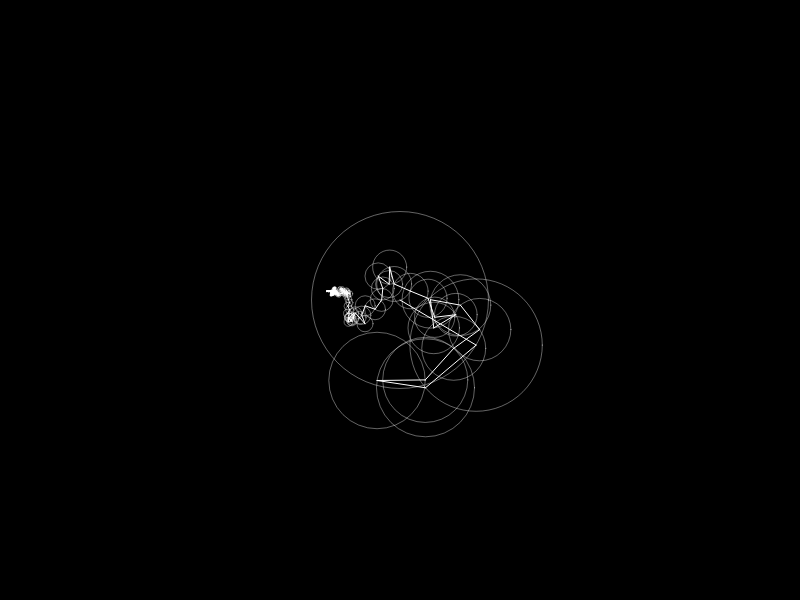
Frame 1 (no input)
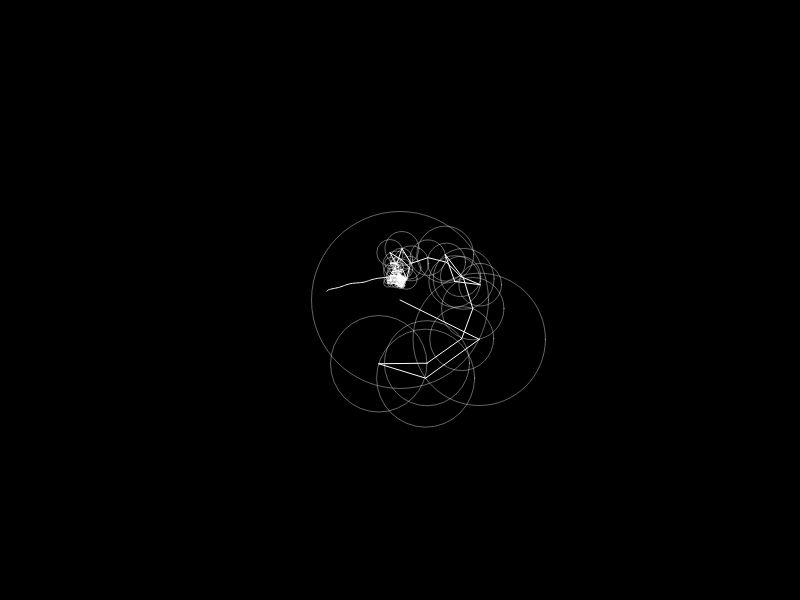
Frame 60 (no input)
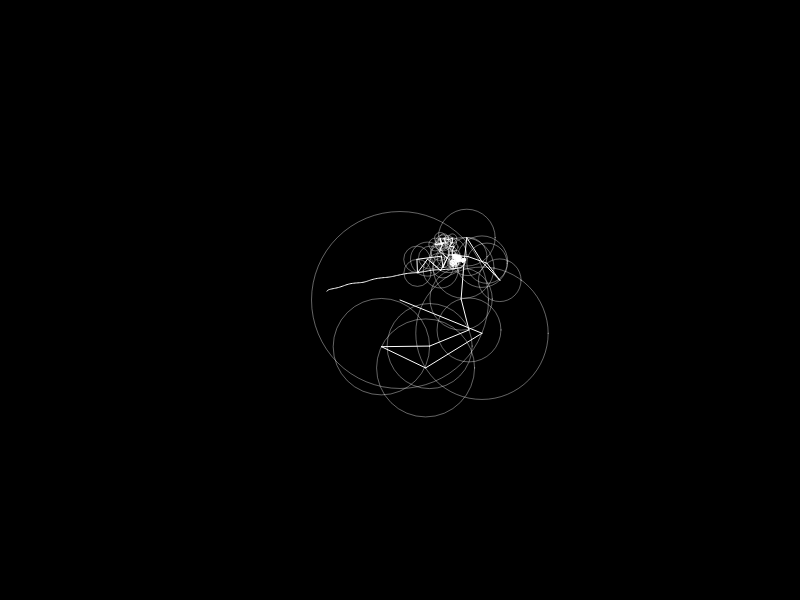
Frame 120 (the mouse pressed at the canvas centre since frame 60)

The p5.js sketch that drew these frames (run headless with seeded random() and noise() and a simulated clock; from frame 60 on, the mouse is pressed at the canvas centre):

// p5.js sketch
// ── sketch.js
let x = [];
let fourierX;
let time = 0;
let path = [];

function setup() {
    createCanvas(800, 600);
    const skip = 1;
    for (let i = 0; i < drawing.length; i += skip) {
        const c = new Complex(drawing[i].x, drawing[i].y);
        x.push(c);
    }
    fourierX = dft(x);
    fourierX.sort((a, b) => b.amp - a.amp);
}

function epicycles(x, y, rotation, fourier) {
    for (let i = 0; i < 400; i++) {
        let prevx = x;
        let prevy = y;
        let freq = fourier[i].freq;
        let radius = fourier[i].amp;
        let phase = fourier[i].phase;
        x += radius * cos(freq * time + phase + rotation);
        y += radius * sin(freq * time + phase + rotation);

        stroke(255, 100);
        noFill();
        ellipse(prevx, prevy, radius * 2);
        stroke(255);
        line(prevx, prevy, x, y);
    }
    console.log(fourier.length)

    return createVector(x, y);
}

function draw() {
    background(0);

    let v = epicycles(width / 2, height / 2, 0, fourierX);
    path.unshift(v);

    beginShape();
    noFill();
    for (let i = 0; i < path.length; i++) {
        vertex(path[i].x, path[i].y);
    }
    endShape();

    const dt = TWO_PI / fourierX.length;
    time += dt
}
// ── codingtrain.js
// Coding Challenge 130: Drawing with Fourier Transform and Epicycles
// Daniel Shiffman
// https://thecodingtrain.com/CodingChallenges/130-fourier-transform-drawing.html
// https://youtu.be/MY4luNgGfms
// https://editor.p5js.org/codingtrain/sketches/jawHqwfda

// Thank you to https://twitter.com/tomfevrier for the drawing path!

let drawing = [
    { x: -75.23920093800275, y: -9.276916512631997 },
    { x: -73.99534065831229, y: -9.582732689485699 },
    { x: -72.74106439694725, y: -9.89162195029445 },
    { x: -71.4876893765498, y: -10.200732827734575 },
    { x: -70.23509740158319, y: -10.510035772921889 },
    { x: -68.98192922337502, y: -10.820003568003328 },
    { x: -67.72920427842959, y: -11.130281626368685 },
    { x: -66.47577016026378, y: -11.44115066241771 },
    { x: -65.22337025304437, y: -11.752211766213923 },
    { x: -63.97037936814129, y: -12.063908171020076 },
    { x: -62.718127205342796, y: -12.376092132415248 },
    { x: -61.46532838818692, y: -12.689014815915003 },
    { x: -60.21245569882057, y: -13.002602349308878 },
    { x: -58.96055812263228, y: -13.316706988175959 },
    { x: -57.708867388633266, y: -13.631609446915984 },
    { x: -56.45698458688706, y: -13.947679086581244 },
    { x: -55.205279078445955, y: -14.26490113272965 },
    { x: -53.95457823206708, y: -14.583246036477012 },
    { x: -52.703685317941016, y: -14.903703685443475 },
    { x: -51.4546244346343, y: -15.226096786323936 },
    { x: -50.20482482922301, y: -15.552168723285197 },
    { x: -48.95740390898846, y: -15.881313744201512 },
    { x: -47.70490058067441, y: -16.19289195347093 },
    { x: -46.448230859690526, y: -16.486223726757242 },
    { x: -45.188059595930945, y: -16.76634714881368 },
    { x: -43.92584945916273, y: -17.036571694668755 },
    { x: -42.66235394593253, y: -17.29898056065738 },
    { x: -41.39749918402992, y: -17.555272807620092 },
    { x: -40.131196526802334, y: -17.806852007555587 },
    { x: -38.863977854165064, y: -18.05438301035799 },
    { x: -37.596847828180344, y: -18.298604538131876 },
    { x: -36.32874268901758, y: -18.540255312981827 },
    { x: -35.0599579255186, y: -18.77966037263386 },
    { x: -33.79075947764106, y: -19.017455018097905 },
    { x: -32.52221110521555, y: -19.25356537716351 },
    { x: -31.253544537253305, y: -19.488479006419706 },
    { x: -29.984612029333412, y: -19.72252094359249 },
    { x: -28.71429072385691, y: -19.956178745270893 },
    { x: -27.44445697496943, y: -20.189023952634262 },
    { x: -26.175494918165356, y: -20.42161799448207 },
    { x: -24.905306582667677, y: -20.654108615235238 },
    { x: -23.63604903702177, y: -20.886436717125402 },
    { x: -22.36623006257638, y: -21.118853465668114 },
    { x: -21.096662253646553, y: -21.351462281958014 },
    { x: -19.826444369264692, y: -21.584440459300207 },
    { x: -18.556994755871592, y: -21.817581155505405 },
    { x: -17.28748604471013, y: -22.051224182741716 },
    { x: -16.017755716917293, y: -22.285472962103785 },
    { x: -14.74892663009204, y: -22.5201649747286 },
    { x: -13.479875926635414, y: -22.75555138613172 },
    { x: -12.210618380989507, y: -22.99172084296569 },
    { x: -10.94184839193262, y: -23.22859947302006 },
    { x: -9.672413552981615, y: -23.466423667368293 },
    { x: -8.404175443840026, y: -23.70494226049483 },
    { x: -7.135878236930072, y: -23.944332545704768 },
    { x: -5.867004826778547, y: -24.178699520603566 },
    { x: -4.596609649091586, y: -24.405369011172652 },
    { x: -3.324899546058476, y: -24.625286581705883 },
    { x: -2.0526575631100683, y: -24.83922050319202 },
    { x: -0.7790415570471436, y: -25.04773220443055 },
    { x: 0.4963769309509546, y: -25.25179679859951 },
    { x: 1.7707464335605503, y: -25.45110402241498 },
    { x: 3.0469036436632275, y: -25.646658537939192 },
    { x: 4.323592733681202, y: -25.83862286403514 },
    { x: 5.599735169341788, y: -26.027085647355396 },
    { x: 6.877030011485517, y: -26.21253444448896 },
    { x: 8.154768086891993, y: -26.395102225414664 },
    { x: 9.433097139982134, y: -26.57502538120598 },
    { x: 10.711780779682472, y: -26.7524664307259 },
    { x: 11.990449644940718, y: -26.927395825090258 },
    { x: 13.26953219457753, y: -27.100109053140876 },
    { x: 14.54889545861408, y: -27.270783408182858 },
    { x: 15.829233835828676, y: -27.439433664658292 },
    { x: 17.109232400875165, y: -27.60617801810391 },
    { x: 18.38983671804741, y: -27.771090340730176 },
    { x: 19.66982050865181, y: -27.934200181421264 },
    { x: 20.95038050249778, y: -28.095625735713913 },
    { x: 22.231014368554202, y: -28.25555907135531 },
    { x: 23.512327858946843, y: -28.413852443924547 },
    { x: 24.792858303908634, y: -28.570653597842526 },
    { x: 26.07427521539591, y: -28.726095503088086 },
    { x: 27.355633029114827, y: -28.880074738566574 },
    { x: 28.637729564938322, y: -29.032842469793557 },
    { x: 29.920092040719464, y: -29.18435437344275 },
    { x: 31.202159027658777, y: -29.334418381766973 },
    { x: 32.48493518781848, y: -29.483344758050144 },
    { x: 33.76717946806289, y: -29.63104485563971 },
    { x: 35.04951239495985, y: -29.777577772304042 },
    { x: 36.331904419625175, y: -29.9228400869485 },
    { x: 37.61533065523691, y: -30.067053416204452 },
    { x: 38.8976044843655, y: -30.210025692324713 },
    { x: 40.180942073324694, y: -30.351993306382745 },
    { x: 41.463836429021136, y: -30.49279373951554 },
    { x: 42.747055822443585, y: -30.632397442838922 },
    { x: 44.03089574243389, y: -30.77089306300543 },
    { x: 45.314410624698176, y: -30.908177178920432 },
    { x: 46.59801415361501, y: -31.044294113910198 },
    { x: 47.88129264480583, y: -31.179096123553812 },
    { x: 49.16557579805888, y: -31.312391140104083 },
    { x: 50.44953391358591, y: -31.443898449161274 },
    { x: 51.73833804611899, y: -31.51753426854573 },
    { x: 53.02817638959848, y: -31.56809240938313 },
    { x: 54.31822157526724, y: -31.618650550220536 },
    { x: 55.60885773861967, y: -31.669238239942118 },
    { x: 56.898577886562414, y: -31.719781606337428 },
    { x: 58.18862307223119, y: -31.77035452161692 },
    { x: 59.47881600232087, y: -31.82092743689641 },
    { x: 60.7690975790631, y: -31.871500352175907 },
    { x: 62.05834494485892, y: -31.922028944129124 },
    { x: 63.348626521601155, y: -31.972601859408616 },
    { x: 63.86635252137445, y: -32.90184039475881 },
    { x: 64.08259125582687, y: -34.17465858094878 },
    { x: 64.29874134362676, y: -35.4468857894551 },
    { x: 64.5149209803108, y: -36.719231193498146 },
    { x: 64.73113016587905, y: -37.99193118415139 },
    { x: 64.94728025367894, y: -39.264158392657706 },
    { x: 65.16348943924717, y: -40.536725413332135 },
    { x: 65.37987591812052, y: -41.81035619383715 },
    { x: 65.59605555480458, y: -43.08281979341693 },
    { x: 65.32721980650611, y: -43.774559172144905 },
    { x: 64.11187420005238, y: -43.33475357996262 },
    { x: 62.89889250433333, y: -42.89577535653747 },
    { x: 61.6853198309306, y: -42.45660506536513 },
    { x: 60.470978886539115, y: -42.01715405979305 },
    { x: 59.256667491031806, y: -41.57768827977888 },
    { x: 58.04333120870255, y: -41.138606635259094 },
    { x: 56.82966988864727, y: -40.69939202076048 },
    { x: 57.2427041917596, y: -41.5190337446753 },
    { x: 57.97235478889458, y: -42.58396075619459 },
    { x: 58.70250771706067, y: -43.64958216649219 },
    { x: 59.43198102089055, y: -44.71421368916966 },
    { x: 60.16118838476278, y: -45.77846107635274 },
    { x: 60.89107537297122, y: -46.84369835115597 },
    { x: 61.62108055671639, y: -47.90911291926428 },
    { x: 62.35055386054627, y: -48.973744441941754 },
    { x: 63.080027164376155, y: -50.038390739061306 },
    { x: 63.27333596470244, y: -51.26939725413211 },
    { x: 63.27259724259786, y: -52.55997431971617 },
    { x: 63.27185852049328, y: -53.850669580836964 },
    { x: 63.2711197983887, y: -55.14171942856796 },
    { x: 63.270381076284124, y: -56.4318237120051 },
    { x: 63.26964235417954, y: -57.72228258205242 },
    { x: 63.26890363207497, y: -59.01368701639362 },
    { x: 63.26816490997039, y: -60.30438227751441 },
    { x: 62.25818404858969, y: -60.159725714995716 },
    { x: 61.04357716424055, y: -59.72382057552561 },
    { x: 59.82784742229245, y: -59.28753130056113 },
    { x: 58.6134473801326, y: -58.851714807743576 },
    { x: 57.39827906698398, y: -58.41561760052629 },
    { x: 56.183553987098115, y: -57.979682912171995 },
    { x: 54.96806063622348, y: -57.54346750941798 },
    { x: 53.75389698513709, y: -57.107724888810885 },
    { x: 52.53884686752521, y: -56.67167200491988 },
    { x: 51.324121787639335, y: -56.23573731656558 },
    { x: 50.109721745479476, y: -55.79992082374804 },
    { x: 48.894228394604845, y: -55.36370542099401 },
    { x: 47.680182939055186, y: -54.92800712371319 },
    { x: 46.46489643036984, y: -54.49186559316963 },
    { x: 45.728597334293646, y: -53.794571024215216 },
    { x: 46.02172226539068, y: -52.5367488967482 },
    { x: 46.31458125653006, y: -51.28021214574315 },
    { x: 46.60744024766944, y: -50.023660620296006 },
    { x: 46.90035833657719, y: -48.766754508238655 },
    { x: 47.19321732771657, y: -47.51009956169687 },
    { x: 47.48616496550851, y: -46.253208224081625 },
    { x: 47.77905350553207, y: -44.99642030756101 },
    { x: 48.072001143324, y: -43.73941077440902 },
    { x: 48.364948781115935, y: -42.48240124125704 },
    { x: 48.65798506556042, y: -41.22505189593695 },
    { x: 48.950991801120715, y: -39.967805971711506 },
    { x: 49.24393943891264, y: -38.71079643855952 },
    { x: 49.53691662558876, y: -37.45378690540753 },
    { x: 49.82998245891743, y: -36.196201169013975 },
    { x: 50.122930096709354, y: -34.93919163586199 },
    { x: 50.41590728338547, y: -33.68218210271001 },
    { x: 50.7088549211774, y: -32.42517256955802 },
    { x: 51.27247033808715, y: -31.518627577260506 },
    { x: 52.56287011036612, y: -31.555608005815742 },
    { x: 53.85291529603489, y: -31.592588434370978 },
    { x: 55.14307867724039, y: -31.629568862926217 },
    { x: 56.43371484059281, y: -31.66656406592354 },
    { x: 57.72423280840851, y: -31.703544494478777 },
    { x: 59.01439618961401, y: -31.74052492303401 },
    { x: 60.30444137528278, y: -31.777505351589244 },
    { x: 61.594486560951545, y: -31.81447100570239 },
    { x: 62.885240919840705, y: -31.851466208699716 },
    { x: 64.17528610550947, y: -31.888446637254955 },
    { x: 65.46544948671497, y: -31.92542706581019 },
    { x: 66.75564241680466, y: -31.962407494365422 },
    { x: 68.04627858015708, y: -31.999387922920658 },
    { x: 69.33667835243605, y: -32.036383125917986 },
    { x: 70.62672353810481, y: -32.073348780031125 },
    { x: 71.91700511484704, y: -32.11034398302846 },
    { x: 73.20716849605255, y: -32.147309637141596 },
    { x: 74.4979228549417, y: -32.18430484013893 },
    { x: 75.17606974694542, y: -31.52115400685817 },
    { x: 75.3121719074931, y: -30.237653899035976 },
    { x: 75.44830361692496, y: -28.954050370119138 },
    { x: 75.58443532635681, y: -27.670417292318117 },
    { x: 75.72053748690449, y: -26.387050154474746 },
    { x: 75.85661009856798, y: -25.10377166328393 },
    { x: 75.99268271023146, y: -23.82052272097729 },
    { x: 76.1288439685475, y: -22.5366680265449 },
    { x: 76.264916580211, y: -21.253404309796167 },
    { x: 76.40101874075867, y: -19.97014059304744 },
    { x: 76.53709135242215, y: -18.68687687629871 },
    { x: 76.67319351296983, y: -17.40361315954998 },
    { x: 76.8093252224017, y: -16.11987666065432 },
    { x: 76.94539783406518, y: -14.836731139442325 },
    { x: 77.08147044572868, y: -13.553467422693595 },
    { x: 77.21760215516052, y: -12.269849119334667 },
    { x: 77.35376341347657, y: -10.985772808270902 },
    { x: 77.48986557402425, y: -9.702272700448706 },
    { x: 77.62596773457192, y: -8.418772592626512 },
    { x: 77.7620698951196, y: -7.13539068034105 },
    { x: 77.89817205566726, y: -5.8518905725188555 },
    { x: 78.03433331398331, y: -4.56791768254973 },
    { x: 78.17043547453098, y: -3.2844914469379933 },
    { x: 78.30656718396283, y: -2.0009765646737065 },
    { x: 78.44266934451052, y: -0.7173730357568712 },
    { x: 78.57883060282656, y: 0.5664816586755216 },
    { x: 78.71493276337422, y: 1.8499817664977163 },
    { x: 78.8510053750377, y: 3.1331272877097125 },
    { x: 78.98713708446957, y: 4.41674559106864 },
    { x: 79.12329834278562, y: 5.700703706595674 },
    { x: 79.2593709544491, y: 6.984100393323228 },
    { x: 79.39547311499678, y: 8.267467531166597 },
    { x: 79.53157527554444, y: 9.55084944345206 },
    { x: 79.6677069849763, y: 10.834467746810986 },
    { x: 79.80380914552397, y: 12.118086050169916 },
    { x: 79.93994085495584, y: 13.401586157992108 },
    { x: 80.07604301550352, y: 14.685086265814304 },
    { x: 80.21217472493537, y: 15.96870456917323 },
    { x: 80.34830643436722, y: 17.252662684700265 },
    { x: 80.48440859491488, y: 18.536044596985725 },
    { x: 80.62051075546258, y: 19.81942650927119 },
    { x: 80.75661291601025, y: 21.102690226019917 },
    { x: 80.89274462544209, y: 22.38666311598904 },
    { x: 81.02884678598978, y: 23.669926832737776 },
    { x: 81.16494894653745, y: 24.9535451360967 },
    { x: 81.3010806559693, y: 26.237045243918896 },
    { x: 81.43721236540117, y: 27.520781742814552 },
    { x: 81.57337362371719, y: 28.804739858341588 },
    { x: 81.70947578426488, y: 30.088121770627048 },
    { x: 81.84551884704418, y: 31.371252517396954 },
    { x: 81.98168010536023, y: 32.655107211829346 },
    { x: 82.11784136367626, y: 33.939080101798474 },
    { x: 82.25391397533976, y: 35.2223438185472 },
    { x: 82.39004568477161, y: 36.505843926369394 },
    { x: 82.52614784531927, y: 37.789447455286236 },
    { x: 82.6623386525195, y: 39.07353854079209 },
    { x: 82.79844081306719, y: 40.357038648614285 },
    { x: 82.93454297361485, y: 41.640538756436484 },
    { x: 83.07064513416253, y: 42.92403886425867 },
    { x: 83.2067472947102, y: 44.20753897208087 },
    { x: 83.34293810191042, y: 45.49161528314464 },
    { x: 83.4790402624581, y: 46.774997195430096 },
    { x: 83.6150833252374, y: 48.05802452110537 },
    { x: 83.75154007239529, y: 49.341849666653566 },
    { x: 83.894586220726, y: 50.624950864539294 },
    { x: 84.03763236905671, y: 51.90781567135155 },
    { x: 84.18064896850325, y: 53.1906952526059 },
    { x: 84.32366556794977, y: 54.4733236683447 },
    { x: 84.46674126516469, y: 55.75654306176715 },
    { x: 84.6097874134954, y: 57.03964425965287 },
    { x: 84.75277446405775, y: 58.32215447985493 },
    { x: 84.89579106350429, y: 59.60490109113045 },
    { x: 85.03880766295083, y: 60.88776589794271 },
    { x: 85.18188336016574, y: 62.17086709582843 },
    { x: 85.32487041072808, y: 63.45337731603049 },
    { x: 85.4679165590588, y: 64.73636031837948 },
    { x: 85.61093315850533, y: 66.01934332072847 },
    { x: 85.75400885572023, y: 67.30256271415092 },
    { x: 85.89708455293514, y: 68.58578210757337 },
    { x: 86.04010115238168, y: 69.86852871884889 },
    { x: 86.18308820294402, y: 71.15103893905096 },
    { x: 86.32616390015893, y: 72.4342583324734 },
    { x: 86.46918049960546, y: 73.71700494374893 },
    { x: 86.61213800128364, y: 74.99927877287753 },
    { x: 86.75518414961434, y: 76.28226177522652 },
    { x: 86.89820074906088, y: 77.56500838650203 },
    { x: 87.04127644627579, y: 78.84834597546123 },
    { x: 87.18426349683813, y: 80.13097439120003 },
    { x: 87.32733919405304, y: 81.41407558908575 },
    { x: 87.47032624461539, y: 82.69670400482453 },
    { x: 87.6134019418303, y: 83.98004159378372 },
    { x: 87.756448090161, y: 85.26302459613271 },
    { x: 87.89949423849173, y: 86.54585985406078 },
    { x: 88.04251083793827, y: 87.82857691645212 },
    { x: 88.18555698626898, y: 89.11161901656948 },
    { x: 88.3286031345997, y: 90.39463156780265 },
    { x: 88.47159018516204, y: 91.677348630194 },
    { x: 88.61463633349277, y: 92.96015433923789 },
    { x: 88.7576824818235, y: 94.24328508600779 },
    { x: 88.9007286301542, y: 95.52629763724096 },
    { x: 89.04371568071656, y: 96.80868966190629 },
    { x: 89.18667318239473, y: 98.09114078433997 },
    { x: 89.32971933072544, y: 99.37400559115223 },
    { x: 89.47279502794035, y: 100.65725453345887 },
    { x: 89.61578207850269, y: 101.93991249808184 },
    { x: 89.75879867794923, y: 103.22248181605228 },
    { x: 89.90181527739576, y: 104.50543526951708 },
    { x: 90.04489097461067, y: 105.7886842118237 },
    { x: 90.1879075740572, y: 107.07146037198342 },
    { x: 90.33095372238793, y: 108.3544433743324 },
    { x: 90.47399987071863, y: 109.63745592556559 },
    { x: 90.61701647016518, y: 110.92023208572529 },
    { x: 90.7600626184959, y: 112.20321508807429 },
    { x: 90.9031087668266, y: 113.48619809042327 },
    { x: 91.04615491515733, y: 114.7690924461197 },
    { x: 91.18914196571968, y: 116.05166176409014 },
    { x: 91.3321881140504, y: 117.3346743153233 },
    { x: 91.4752638112653, y: 118.61789370874577 },
    { x: 91.61825086182766, y: 119.90052212448454 },
    { x: 91.76126746127419, y: 121.18320963799171 },
    { x: 91.90434315848908, y: 122.46657677583508 },
    { x: 92.04735975793564, y: 123.74935293599478 },
    { x: 92.19040590626634, y: 125.03242458499633 },
    { x: 92.33342250571287, y: 126.31514164738766 },
    { x: 92.47643910515943, y: 127.59785870977902 },
    { x: 92.61951480237431, y: 128.881166749854 },
    { x: 92.76253140182085, y: 130.16400200778207 },
    { x: 92.84665707509033, y: 130.91817817878908 },
    { x: 92.70384731783308, y: 129.63513607867174 },
    { x: 92.56094891392328, y: 128.35165074529164 },
    { x: 92.41813915666602, y: 127.06896323178447 },
    { x: 92.27532939940876, y: 125.7861279738564 },
    { x: 92.13251964215152, y: 124.50329271592832 },
    { x: 91.98968033601007, y: 123.22010287139005 },
    { x: 91.84684102986864, y: 121.93717896680944 },
    { x: 91.7040312726114, y: 120.65425506222881 },
    { x: 91.56122151535413, y: 119.3714789020691 },
    { x: 91.41838220921271, y: 118.08852544860429 },
    { x: 91.27554290307127, y: 116.80533560406603 },
    { x: 91.13273314581402, y: 115.52250034613796 },
    { x: 90.98989383967258, y: 114.23951734378898 },
    { x: 90.84708408241534, y: 112.9566525369767 },
    { x: 90.70427432515807, y: 111.67372863239608 },
    { x: 90.561494116785, y: 110.39136615661494 },
    { x: 90.41868435952775, y: 109.1085013498027 },
    { x: 90.2758450533863, y: 107.82542970080114 },
    { x: 90.13303529612905, y: 106.5425648939889 },
    { x: 89.99019598998763, y: 105.25943414721898 },
    { x: 89.84735668384619, y: 103.97656934040673 },
    { x: 89.70457647547312, y: 102.69385227801538 },
    { x: 89.56176671821586, y: 101.41107611785567 },
    { x: 89.41889786319024, y: 100.12788627331742 },
    { x: 89.276088105933, y: 98.84505101538934 },
    { x: 89.13327834867574, y: 97.56224530634545 },
    { x: 88.99049814030268, y: 96.2795282439541 },
    { x: 88.84762928527705, y: 94.99624975276328 },
    { x: 88.7048195280198, y: 93.71365088590868 },
    { x: 88.56206886853091, y: 92.43122931235916 },
    { x: 88.41922956238948, y: 91.14827585889437 },
    { x: 88.27641980513222, y: 89.86538150319792 },
    { x: 88.13352140122241, y: 88.58171887651271 },
    { x: 87.99074119284934, y: 87.29912000965813 },
    { x: 87.8479314355921, y: 86.01640294726677 },
    { x: 87.70509212945065, y: 84.73324265161268 },
    { x: 87.56219372554087, y: 83.44981641600094 },
    { x: 87.4194135171678, y: 82.16712890249379 },
    { x: 87.27663330879471, y: 80.88470732894427 },
    { x: 87.13388264930585, y: 79.6024039509315 },
    { x: 86.99110244093275, y: 78.31974598630852 },
    { x: 86.84829268367551, y: 77.0371766683381 },
    { x: 86.70545337753408, y: 75.75401637268402 },
    { x: 86.56270271804519, y: 74.47171299467124 },
    { x: 86.41986341190375, y: 73.18867089455388 },
    { x: 86.27702410576232, y: 71.90545150113142 },
    { x: 86.13418479962087, y: 70.62255714543498 },
    { x: 85.99137504236363, y: 69.33978098527528 },
    { x: 85.84856528510637, y: 68.05697527623138 },
    { x: 85.70569643008075, y: 66.7736376872722 },
    { x: 85.56291622170768, y: 65.49097972264923 },
    { x: 85.42007691556626, y: 64.20784897587933 },
    { x: 85.27726715830899, y: 62.925102364603795 },
    { x: 85.13439830328338, y: 61.64167612899207 },
    { x: 85.21565773478709, y: 60.56512163154669 },
    { x: 86.50570292045586, y: 60.60188044347055 },
    { x: 87.79562991058789, y: 60.63860970651023 },
    { x: 89.08605923175104, y: 60.675338969549905 },
    { x: 90.37645900403, y: 60.71209778147377 },
    { x: 91.66656328746713, y: 60.74882704451345 },
    { x: 92.95693351086193, y: 60.78558585643731 },
    { x: 94.24733328314089, y: 60.82231511947698 },
    { x: 95.53808764203004, y: 60.85907393140084 },
    { x: 96.82828057211972, y: 60.89580319444053 },
    { x: 98.11811891559921, y: 60.93253245748021 },
    { x: 99.4086368834149, y: 60.96929126940407 },
    { x: 100.69903665569386, y: 61.00605008132793 },
    { x: 101.98934778132029, y: 61.0427793443676 },
    { x: 103.27948161364161, y: 61.07950860740729 },
    { x: 104.56964499484711, y: 61.116267419331145 },
    { x: 105.8598083760526, y: 61.152996682370826 },
    { x: 107.15026724609993, y: 61.1897259454105 },
    { x: 108.44054882284217, y: 61.22648475733436 },
    { x: 109.73041671520583, y: 61.263214020374036 },
    { x: 111.02075738971642, y: 61.299943283413725 },
    { x: 112.31139355306885, y: 61.336702095337586 },
    { x: 113.6013205432009, y: 61.37343135837726 },
    { x: 114.89115888668037, y: 61.410160621416935 },
    { x: 116.18120407234913, y: 61.44688988445662 },
    { x: 117.47184023570156, y: 61.483648696380484 },
    { x: 118.7617672258336, y: 61.52037795942016 },
    { x: 119.06263396458662, y: 60.61523653912135 },
    { x: 118.96231550278476, y: 59.32814624187089 },
    { x: 118.86196749209873, y: 58.04102639573625 },
    { x: 118.76167857918105, y: 56.75402474513836 },
    { x: 118.66136011737919, y: 55.46702309454046 },
    { x: 118.56110075334571, y: 54.18049422608949 },
    { x: 118.46078229154385, y: 52.89378806433342 },
    { x: 118.360463829742, y: 51.60650569933578 },
    { x: 118.2602044657085, y: 50.32002115421109 },
    { x: 118.15988600390665, y: 49.032960405844825 },
    { x: 118.05959709098897, y: 47.7461655974362 },
    { x: 117.95930817807131, y: 46.4595185334485 },
    { x: 117.85896016738526, y: 45.172310040661316 },
    { x: 117.75867125446759, y: 43.885367487831786 },
    { x: 117.65838234154992, y: 42.598543130538985 },
    { x: 117.55806387974806, y: 41.311674449919906 },
    { x: 117.45771586906201, y: 40.02414091940671 },
    { x: 117.35739740726015, y: 38.73710971992463 },
    { x: 116.43765883817485, y: 38.366108704562855 },
    { x: 115.14764320139027, y: 38.40880684220753 },
    { x: 113.85691839138529, y: 38.4515197542943 },
    { x: 112.56696185236909, y: 38.49421789193899 },
    { x: 111.2769462155845, y: 38.53691602958366 },
    { x: 109.98687148103154, y: 38.579614167228335 },
    { x: 108.69682629536278, y: 38.62231230487302 },
    { x: 107.4068402074624, y: 38.6650104425177 },
    { x: 106.1168245706778, y: 38.70770858016237 },
    { x: 104.8273408138085, y: 38.75039194336496 },
    { x: 103.53711833483464, y: 38.79310485545173 },
    { x: 102.24674811143987, y: 38.835802993096415 },
    { x: 100.95679157242364, y: 38.87850113074109 },
    { x: 99.66665774010234, y: 38.92119926838576 },
    { x: 98.95789820408486, y: 39.48400209098048 },
    { x: 99.05803937258162, y: 40.77137310263067 },
    { x: 99.15812144331001, y: 42.05812358771301 },
    { x: 99.25820351403839, y: 43.344785426142806 },
    { x: 99.35828558476679, y: 44.631565460109336 },
    { x: 99.45842675326354, y: 45.919084216180444 },
    { x: 99.55850882399193, y: 47.20574605461024 },
    { x: 99.65862044360452, y: 48.492939772955324 },
    { x: 99.75873206321708, y: 49.77983800245858 },
    { x: 99.85881413394547, y: 51.066544164214655 },
    { x: 99.95892575355806, y: 52.353678784791384 },
    { x: 100.05900782428644, y: 53.64057701429464 },
    { x: 100.15914899278322, y: 54.927874153734365 },
    { x: 100.25920151462742, y: 56.214314375532794 },
    { x: 100.35928358535581, y: 57.50102053728886 },
    { x: 100.45936565608419, y: 58.78760850350819 },
    { x: 100.55947727569676, y: 60.07469880075865 },
    { x: 101.08592019630409, y: 60.916044180106 },
    { x: 102.37611312639378, y: 60.95877186663486 },
    { x: 103.66586282322072, y: 61.00147000427954 },
    { x: 104.95587846000531, y: 61.04416814192421 },
    { x: 106.24604184121078, y: 61.08689582845308 },
    { x: 107.53650071125813, y: 61.129623514981944 },
    { x: 108.82651634804272, y: 61.1723512015108 },
    { x: 110.11650243594312, y: 61.215049339155485 },
    { x: 111.40663626826442, y: 61.25777702568434 },
    { x: 112.69697694277502, y: 61.300504712213204 },
    { x: 113.98776085054837, y: 61.34323239874206 },
    { x: 115.2778651339855, y: 61.38596008527092 },
    { x: 116.56799896630682, y: 61.42868777179979 },
    { x: 117.85833964081742, y: 61.47141545832864 },
    { x: 119.1487098642122, y: 61.514143144857506 },
    { x: 120.43857775657587, y: 61.556841282502184 },
    { x: 121.72841610005536, y: 61.59953942014687 },
    { x: 123.01908181229197, y: 61.6422966555599 },
    { x: 124.30924519349745, y: 61.68499479320459 },
    { x: 125.59994045461826, y: 61.72775202861764 },
    { x: 126.88974924921355, y: 61.77045016626231 },
    { x: 128.17890796835684, y: 61.813148303906985 },
    { x: 129.46865766518377, y: 61.85584644155167 },
    { x: 130.7596188662622, y: 61.898574128080526 },
    { x: 132.04916172089986, y: 61.94127226572521 },
    { x: 133.33905916214772, y: 61.98399995225407 },
    { x: 133.85885358381384, y: 61.29497907087095 },
    { x: 133.7507637654718, y: 60.00856839795671 },
    { x: 133.64264439824558, y: 58.72174404066391 },
    { x: 133.53455457990356, y: 57.43556975882314 },
    { x: 133.42646476156153, y: 56.14909998814054 },
    { x: 133.31843404098785, y: 54.8632211951416 },
    { x: 133.21034422264583, y: 53.576958266648276 },
    { x: 133.10228395318796, y: 52.29081353369169 },
    { x: 132.9941350370776, y: 51.00398917639889 },
    { x: 132.88607476761973, y: 49.71785921788439 },
    { x: 132.77804404704608, y: 48.43211339486428 },
    { x: 132.66995422870403, y: 47.14567317306585 },
    { x: 132.56192350813038, y: 45.8600012222562 },
    { x: 132.45386323867254, y: 44.573974684836344 },
    { x: 132.34571432256215, y: 43.287017357564714 },
    { x: 132.23765405310428, y: 42.000857850166035 },
    { x: 132.12956423476226, y: 40.71459492167271 },
    { x: 132.0215630630728, y: 39.42932188079953 },
    { x: 131.91347324473077, y: 38.142925982327384 },
    { x: 131.8054129752729, y: 36.856677828276155 },
    { x: 131.6972640591625, y: 35.56963185435198 },
    { x: 131.58920378970467, y: 34.283753061353046 },
    { x: 131.48111397136262, y: 32.99706167403907 },
    { x: 131.3729946041364, y: 31.7103407378409 },
    { x: 131.2648752369102, y: 30.42385619271621 },
    { x: 131.15681496745236, y: 29.137844429738447 },
    { x: 131.0488137957629, y: 27.85246796777062 },
    { x: 130.94072397742084, y: 26.565953873761746 },
    { x: 130.83257506131045, y: 25.278996546490117 },
    { x: 130.7245147918526, y: 23.99285181353353 },
    { x: 130.61645452239475, y: 22.706751403903215 },
    { x: 130.5083942529369, y: 21.42091693423055 },
    { x: 130.4002748857107, y: 20.134136900264025 },
    { x: 130.29224416513702, y: 18.848331979475542 },
    { x: 130.18424299344755, y: 17.56301461527608 },
    { x: 130.07612362622135, y: 16.27638232573047 },
    { x: 129.96803380787932, y: 14.989986427258328 },
    { x: 129.8598848917689, y: 13.702970002218336 },
    { x: 129.75185417119525, y: 12.417105983661488 },
    { x: 129.64367570620067, y: 11.129616776474565 },
    { x: 129.53558588785864, y: 9.843161780234054 },
    { x: 129.42749606951662, y: 8.55704659616165 },
    { x: 129.31943580005876, y: 7.270975735415518 },
    { x: 129.21137553060092, y: 5.984963972437754 },
    { x: 129.1032857122589, y: 4.698449878428876 },
    { x: 128.9951663450327, y: 3.411728942230716 },
    { x: 128.88710607557482, y: 2.1256728559266773 },
    { x: 128.77904580611698, y: 0.8397201907172799 },
    { x: 128.67098553665915, y: -0.4463211211446672 },
    { x: 128.5628957183171, y: -1.7328056662693618 },
    { x: 128.45483544885926, y: -3.018773105920851 },
    { x: 128.34677517940142, y: -4.304962162203714 },
    { x: 128.23871490994355, y: -5.590767082992197 },
    { x: 128.13062509160153, y: -6.877133432580158 },
    { x: 128.0225352732595, y: -8.163544105494394 },
    { x: 127.91447500380166, y: -9.449703612893074 },
    { x: 127.80638518545962, y: -10.735981315828488 },
    { x: 127.69832491600178, y: -12.022288567648081 },
    { x: 127.59020554877557, y: -13.308773112772778 },
    { x: 127.48214527931772, y: -14.595006492381914 },
    { x: 127.37411455874405, y: -15.880722766517847 },
    { x: 127.2660838381704, y: -17.16626174734868 },
    { x: 127.15793492206, y: -18.45333727015704 },
    { x: 128.1419423142437, y: -18.611541996073722 },
    { x: 129.42374336122535, y: -18.461995093222708 },
    { x: 130.70575125039628, y: -18.312418641487508 },
    { x: 131.98778868845142, y: -18.16284218975231 },
    { x: 133.2702398108851, y: -18.013221414690836 },
    { x: 134.55218860228769, y: -17.86364496295564 },
    { x: 135.83431468699538, y: -17.714053736778347 },
    { x: 137.11652941835558, y: -17.564462510601057 },
    { x: 138.39909873632604, y: -17.4148121866554 },
    { x: 139.68110662549697, y: -17.265235734920203 },
    { x: 140.9626121836368, y: -17.11571838095337 },
    { x: 142.24512240383885, y: -16.966082831449807 },
    { x: 143.52754397738835, y: -16.816462056388332 },
    { x: 144.80931547548585, y: -16.666915153537317 },
    { x: 146.09108697358332, y: -16.517368250686303 },
    { x: 147.37309486275427, y: -16.367791798951103 },
    { x: 148.6553095941145, y: -16.218200572773814 },
    { x: 149.93731748328545, y: -16.068624121038617 },
    { x: 151.2192958235722, y: -15.919047669303415 },
    { x: 152.50124461497478, y: -15.76948599201031 },
    { x: 153.7836366396401, y: -15.619865216948835 },
    { x: 155.06638325091564, y: -15.470200118561088 },
    { x: 156.3486570800442, y: -15.320594117941706 },
    { x: 157.6302217359524, y: -15.171061989532783 },
    { x: 158.9123773695443, y: -15.021470763355493 },
    { x: 160.19500578528306, y: -14.871835213851929 },
    { x: 161.4764817945387, y: -14.722317859885095 },
    { x: 162.75851923259384, y: -14.572741408149897 },
    { x: 164.04026118180715, y: -14.42319450529888 },
    { x: 165.32253501093572, y: -14.273588504679502 },
    { x: 166.60495658448522, y: -14.123952955175936 },
    { x: 167.8869644736562, y: -13.974391277882829 },
    { x: 169.16947469385823, y: -13.824755728379264 },
    { x: 170.45139393637663, y: -13.675179276644064 },
    { x: 171.7328403967481, y: -13.525676697119325 },
    { x: 173.01473009038233, y: -13.376115019826218 },
    { x: 174.29620609963794, y: -13.226597665859385 },
    { x: 175.57780030443035, y: -13.077080311892555 },
    { x: 176.86057646459008, y: -12.927415213504807 },
    { x: 178.14231841380337, y: -12.77786831065379 },
    { x: 179.4246513407003, y: -12.628247535592317 },
    { x: 180.7062159966085, y: -12.478730181625485 },
    { x: 181.98854892350545, y: -12.329109406564012 },
    { x: 183.27102959482332, y: -12.179488631502538 },
    { x: 184.5530079351101, y: -12.02991217976734 },
    { x: 185.83474988432337, y: -11.880365276916324 },
    { x: 187.1166395779576, y: -11.730803599623219 },
    { x: 188.39900205373874, y: -11.581182824561743 },
    { x: 189.68130543175155, y: -11.431576823942363 },
    { x: 190.96310647873318, y: -11.282029921091349 },
    { x: 192.24520301455667, y: -11.132438694914057 },
    { x: 193.52818601690566, y: -10.982744047642127 },
    { x: 194.80983931946642, y: -10.833211919233204 },
    { x: 196.09205405082665, y: -10.683620693055913 },
    { x: 197.3738846466925, y: -10.534059015762805 },
    { x: 198.65621757358943, y: -10.384453015143423 },
    { x: 199.93813681610786, y: -10.234891337850318 },
    { x: 201.21990831420533, y: -10.085344434999302 },
    { x: 202.5022412411023, y: -9.93572365993783 },
    { x: 202.48841236330458, y: -9.93731929968372 },
    { x: 201.2057248497974, y: -10.086954849187284 },
    { x: 199.92371696062645, y: -10.236516526480392 },
    { x: 198.64164997368718, y: -10.386078203773497 },
    { x: 197.359612535632, y: -10.535639881066606 },
    { x: 196.07713186431414, y: -10.685245881685988 },
    { x: 194.7951239751432, y: -10.834807558979094 },
    { x: 193.51332292816156, y: -10.984339687388017 },
    { x: 192.2313150389906, y: -11.133886590239033 },
    { x: 190.94980948085077, y: -11.283389169763774 },
    { x: 189.66729926064872, y: -11.433009944825246 },
    { x: 188.38546866478285, y: -11.58254207323417 },
    { x: 187.10369716668538, y: -11.732074201643094 },
    { x: 185.82133469090425, y: -11.881665427820383 },
    { x: 184.5390904106598, y: -12.031241879555582 },
    { x: 183.25714161925725, y: -12.180788782406598 },
    { x: 181.97525192562304, y: -12.330335685257614 },
    { x: 180.69318493868371, y: -12.479897362550721 },
    { x: 179.41123614728116, y: -12.629444265401736 },
    { x: 178.1287554759633, y: -12.779065040463209 },
    { x: 176.8464816468347, y: -12.928641492198407 },
    { x: 175.56447375766376, y: -13.078203169491514 },
    { x: 174.2826431617979, y: -13.22773529790044 },
    { x: 173.00007384382747, y: -13.377356072961911 },
    { x: 171.71791821023558, y: -13.52693252469711 },
    { x: 170.4362058099065, y: -13.676449878663943 },
    { x: 169.15428656738808, y: -13.825996781514958 },
    { x: 167.87192409160693, y: -13.975602782134338 },
    { x: 166.58985710466766, y: -14.125149684985354 },
    { x: 165.30773101995996, y: -14.274726136720552 },
    { x: 164.0261368151676, y: -14.424228716245294 },
    { x: 162.74427667041755, y: -14.57377561909631 },
    { x: 161.46153005914204, y: -14.723411168599874 },
    { x: 160.17925623001344, y: -14.873002394777163 },
    { x: 158.89733698749504, y: -15.02254929762818 },
    { x: 157.61529954943992, y: -15.172110974921285 },
    { x: 156.33273023146947, y: -15.32173174998276 },
    { x: 155.05087008671947, y: -15.471263878391683 },
    { x: 153.76865535535924, y: -15.620840330126882 },
    { x: 152.48688385726177, y: -15.770372458535805 },
    { x: 151.20395995268115, y: -15.920037556923553 },
    { x: 149.92212935681528, y: -16.06956968533248 },
    { x: 148.6398850765709, y: -16.219146137067675 },
    { x: 147.35790673628412, y: -16.368707814360782 },
    { x: 146.07589884711317, y: -16.518254717211796 },
    { x: 144.7930635891851, y: -16.667905041157454 },
    { x: 143.51135118885597, y: -16.817437169566375 },
    { x: 142.22913645749577, y: -16.967013621301575 },
    { x: 140.94706947055644, y: -17.116575298594682 },
    { x: 139.6648842880804, y: -17.26615175032988 },
    { x: 138.382965045562, y: -17.415698653180897 },
    { x: 137.1010753519278, y: -17.56524555603191 },
    { x: 135.8189788161043, y: -17.71480723332502 },
    { x: 134.53649814478644, y: -17.8644132339444 },
    { x: 133.25416521788947, y: -18.01400446012169 },
    { x: 131.97242326867618, y: -18.163536588530615 },
    { x: 130.69059267281034, y: -18.313068716939537 },
    { x: 129.4083483925659, y: -18.462645168674737 },
    { x: 128.12604501455314, y: -18.61225116929412 },
    { x: 127.06863819405845, y: -19.027693706467375 },
    { x: 126.70669391169882, y: -20.26670796915181 },
    { x: 126.34477917822339, y: -21.50554493853115 },
    { x: 125.98265760255866, y: -22.745091081130877 },
    { x: 125.6207428690832, y: -23.98403147160485 },
    { x: 125.25879858672357, y: -25.22291276431046 },
    { x: 124.89688385324814, y: -26.461779282573982 },
    { x: 124.53485092423594, y: -27.701044710773974 },
    { x: 124.17290664187631, y: -28.940029424574227 },
    { x: 123.81099190840088, y: -30.17885161951147 },
    { x: 123.4491067238096, y: -31.417673814448715 },
    { x: 124.55541694762744, y: -31.419018288679048 },
    { x: 125.83819310778713, y: -31.269855521322413 },
    { x: 127.12008280142135, y: -31.118269745462758 },
    { x: 128.40206114170812, y: -30.96254712581746 },
    { x: 129.68170512014441, y: -30.794162809299674 },
    { x: 129.91162498797362, y: -31.789915882946175 },
    { x: 129.76571259787715, y: -33.07239655426405 },
    { x: 129.55473356480934, y: -34.34577616925351 },
    { x: 129.29544210610203, y: -35.60984788572527 },
    { x: 128.99587551825306, y: -36.8660743734464 },
    { x: 128.66200267586746, y: -38.11254972938709 },
    { x: 128.2973103472788, y: -39.35064797666185 },
    { x: 127.90472387202121, y: -40.58038388971277 },
    { x: 127.48672535636612, y: -41.80155062635057 },
    { x: 127.04502863559611, y: -43.01488690867983 },
    { x: 126.58176122937239, y: -44.219521044617146 },
    { x: 126.09801644640974, y: -45.41622130515128 },
    { x: 125.59500579095968, y: -46.605032013608515 },
    { x: 125.07382257173694, y: -47.7862043355044 },
    { x: 124.53573739076145, y: -48.95935413534455 },
    { x: 123.98154806790612, y: -50.12439276647642 },
    { x: 123.41175693420209, y: -51.282413537614794 },
    { x: 122.82701406510137, y: -52.43383013313822 },
    { x: 122.2283241226662, y: -53.577475372121484 },
    { x: 121.61624853569603, y: -54.71411752555333 },
    { x: 120.99155557517967, y: -55.84320993907638 },
    { x: 120.35448163219056, y: -56.965506109237296 },
    { x: 119.7052040000338, y: -58.08159701371975 },
    { x: 119.04493418296092, y: -59.190359794924774 },
    { x: 118.37331759436168, y: -60.29232633276768 },
    { x: 117.69008829427845, y: -61.3870533939857 },
    { x: 116.9946257561434, y: -62.47461485078931 },
    { x: 116.28675268665143, y: -63.55384352225326 },
    { x: 115.56617359696068, y: -64.62459166395664 },
    { x: 114.83244525380843, y: -65.68629784709996 },
    { x: 114.08500622839517, y: -66.73884387614653 },
    { x: 113.32356103187911, y: -67.78125463791825 },
    { x: 112.5481687620286, y: -68.81264366588965 },
    { x: 111.75773611012885, y: -69.83343941888138 },
    { x: 110.95223352729566, y: -70.8425042648524 },
    { x: 110.13115868249797, y: -71.83942451942414 },
    { x: 109.29522074895614, y: -72.82240508788246 },
    { x: 108.44344461349212, y: -73.79171191018503 },
    { x: 107.57535749395899, y: -74.74701994860582 },
    { x: 106.69095939035677, y: -75.6871472477775 },
    { x: 105.79025030268542, y: -76.61170228498466 },
    { x: 104.87325977982916, y: -77.51988724035435 },
    { x: 103.93978097959868, y: -78.41123671896067 },
    { x: 102.98960705980473, y: -79.28552910417224 },
    { x: 102.02365403585695, y: -80.14160460228491 },
    { x: 101.04189235887117, y: -80.9792120477831 },
    { x: 100.04449932215252, y: -81.79835144066679 },
    { x: 99.03182951231115, y: -82.59848351379968 },
    { x: 98.00417841818891, y: -83.3800515004445 },
    { x: 96.96249160407967, y: -84.1422797423914 },
    { x: 95.9077146342773, y: -84.88554498791378 },
    { x: 94.83981795989759, y: -85.61030524471644 },
    { x: 93.7597766941186, y: -86.31693726107272 },
    { x: 92.66824091239236, y: -87.00615759742409 },
    { x: 91.56654031450712, y: -87.67823958094921 },
    { x: 90.4547339982312, y: -88.33454984754155 },
    { x: 89.33409256558456, y: -88.97587144263201 },
    { x: 88.20603436300792, y: -89.6027140844727 },
    { x: 87.07070713492222, y: -90.21692457832508 },
    { x: 85.92855411459021, y: -90.81846598808393 },
    { x: 84.77532026268952, y: -91.39837761462068 },
    { x: 83.61094648145176, y: -91.95582470195721 },
    { x: 82.43634878628663, y: -92.49184884826094 },
    { x: 81.25294552363492, y: -93.00731435839421 },
    { x: 80.06120947564355, y: -93.50314463498779 },
    { x: 78.86125883784926, y: -93.98033695288281 },
    { x: 77.65465970111377, y: -94.43934931978416 },
    { x: 76.44182574981562, y: -94.88075055171232 },
    { x: 75.2226387884181, y: -95.30542711519283 },
    { x: 73.9977784412574, y: -95.71390350291989 },
    { x: 72.76774703936465, y: -96.10646781651434 },
    { x: 71.53328330484442, y: -96.48346725536528 },
    { x: 70.2942394932758, y: -96.84544847383015 },
    { x: 69.05123613122664, y: -97.19267741186655 },
    { x: 67.80391863208673, y: -97.52548649442159 },
    { x: 66.55293707130812, y: -97.84419337200019 },
    { x: 65.30000528417341, y: -98.14862075129729 },
    { x: 64.04264116441122, y: -98.43946303109117 },
    { x: 62.78143568970523, y: -98.71693444079216 },
    { x: 61.517777657612044, y: -98.98087246153727 },
    { x: 60.25276037684641, y: -99.23120322111602 },
    { x: 58.98348805675842, y: -99.46857679498046 },
    { x: 57.71155633709393, y: -99.69266075818352 },
    { x: 56.43773348884172, y: -99.9034551107252 },
    { x: 55.16284688075893, y: -100.100878593174 },
    { x: 53.8855372641731, y: -100.28513066049813 },
    { x: 52.60583418796845, y: -100.45614482770823 },
    { x: 51.32391494545005, y: -100.61382506093067 },
    { x: 50.04178886074237, y: -100.75769119079747 },
    { x: 48.75729886530004, y: -100.88798699560313 },
    { x: 47.471656463374565, y: -101.00444653539006 },
    { x: 46.184802557197585, y: -101.10689251685311 },
    { x: 44.897594064410406, y: -101.1948447706243 },
    { x: 43.60834669861458, y: -101.26832545836679 },
    { x: 42.32119730359577, y: -101.32454959774631 },
    { x: 41.03218632887341, y: -101.36139705632273 },
    { x: 39.7415206166368, y: -101.38027140609474 },
    { x: 38.4504707689058, y: -101.38259099350311 },
    { x: 37.15945047005899, y: -101.36920534896814 },
    { x: 35.86973032211624, y: -101.34126687897295 },
    { x: 34.57950784314237, y: -101.29949214395899 },
    { x: 33.28987634185217, y: -101.24456815548352 },
    { x: 32.00039258498288, y: -101.17710066567231 },
    { x: 30.712356723438575, y: -101.09769542665109 },
    { x: 29.425591463914138, y: -101.00686954389307 },
    { x: 28.138855753273887, y: -100.90498499122951 },
    { x: 26.853124704695862, y: -100.79241851693372 },
    { x: 25.568324445969612, y: -100.66936957597397 },
    { x: 24.284528849305584, y: -100.53634049938134 },
    { x: 23.00096964371502, y: -100.39323525328226 },
    { x: 21.719212920059636, y: -100.24062265369724 },
    { x: 20.43860860288739, y: -100.07844360285793 },
    { x: 19.15933398550339, y: -99.90697881516404 },
    { x: 17.881359519023448, y: -99.72616919284722 },
    { x: 16.604995466731488, y: -99.5363693225177 },
    { x: 15.32957697873339, y: -99.33718768146001 },
    { x: 14.055828002691642, y: -99.12909705182109 },
    { x: 12.78336440311186, y: -98.91175762143284 },
    { x: 11.512614638814703, y: -98.68537623248454 },
    { x: 10.244110589715465, y: -98.44989378720783 },
    { x: 8.97674417265728, y: -98.20505173286608 },
    { x: 7.711608696354925, y: -97.95088700556457 },
    { x: 6.445586753527075, y: -97.68664610875658 },
    { x: 5.183420940085128, y: -97.41300866677835 },
    { x: 3.9245793761137873, y: -97.12982693520895 },
    { x: 2.6669197675097736, y: -96.83611102642827 },
    { x: 1.4122445962082593, y: -96.53209733150973 },
    { x: 0.16053908776715398, y: -96.21743126384318 },
    { x: -1.0884331488870085, y: -95.89157355629224 },
    { x: -2.3340811360705644, y: -95.55416223502569 },
    { x: -3.5768776559304447, y: -95.20446596515997 },
    { x: -4.815847595288604, y: -94.84211538564283 },
    { x: -6.051448961849883, y: -94.46620925550666 },
    { x: -7.283356717888266, y: -94.07583155934178 },
    { x: -8.508763719406351, y: -93.67031744725405 },
    { x: -9.727847259709238, y: -93.24481351501645 },
    { x: -10.939809518923983, y: -92.80032442469111 },
    { x: -12.144443654861302, y: -92.33880778985527 },
    { x: -13.343995382719113, y: -91.86102449427656 },
    { x: -14.536913386077805, y: -91.36883611765857 },
    { x: -15.724394394746795, y: -90.86308480320052 },
    { x: -16.90671912312582, y: -90.34473827685937 },
    { x: -18.083592082373052, y: -89.81482336236053 },
    { x: -19.255796317919344, y: -89.27384977795612 },
    { x: -20.423169310901688, y: -88.72267444128748 },
    { x: -21.585770159088447, y: -88.16185878115408 },
    { x: -22.743982997974005, y: -87.59181648193449 },
    { x: -23.897335045411438, y: -87.01344878459629 },
    { x: -25.047333294494077, y: -86.42631245587673 },
    { x: -26.192707143202053, y: -85.83153035337477 },
    { x: -27.334180539197845, y: -85.22921328540612 },
    { x: -28.47247743014395, y: -84.6191913458867 },
    { x: -29.60586920631565, y: -84.00258739241548 },
    { x: -30.736143575206025, y: -83.3788104473088 },
    { x: -31.86146850599572, y: -82.74904246593398 },
    { x: -32.98404539055638, y: -82.1121679779131 },
    { x: -34.10439133436121, y: -81.46794320495165 },
    { x: -35.220127652233465, y: -80.81772739572207 },
    { x: -36.33200784071982, y: -80.16097389586699 },
    { x: -37.43871697447412, y: -79.4982071980806 },
    { x: -38.54204276098944, y: -78.82762482042779 },
    { x: -39.64061117715128, y: -78.1489682101719 },
    { x: -40.57541967717, y: -77.82304401763156 },
    { x: -40.82692500489503, y: -79.08886650549117 },
    { x: -41.12129098912775, y: -80.34467192161269 },
    { x: -41.47259767318144, y: -81.58528182404302 },
    { x: -41.80197908517122, y: -82.8326288720671 },
    { x: -42.18013093050532, y: -84.06638343336694 },
    { x: -42.6018526055675, y: -85.28709954952093 },
    { x: -43.06540072619095, y: -86.49217691872101 },
    { x: -43.571115104543786, y: -87.6797687357057 },
    { x: -44.11974923717268, y: -88.84771054470855 },
    { x: -44.71303173380233, y: -89.99363104777392 },
    { x: -45.353045790767666, y: -91.1146787775781 },
    { x: -46.04203712326661, y: -92.20684247309323 },
    { x: -46.78239919091798, y: -93.26582277167066 },
    { x: -47.57492981359474, y: -94.2841807417173 },
    { x: -48.42265775192566, y: -95.25756531003714 },
    { x: -49.32738548784591, y: -96.17895122941565 },
    { x: -50.28868456253483, y: -97.03968067678716 },
    { x: -51.3073380214233, y: -97.83249940108472 },
    { x: -52.37691898220144, y: -98.55414225060603 },
    { x: -53.491266502517085, y: -99.20664071113876 },
    { x: -54.64302291020863, y: -99.78878327843137 },
    { x: -55.827253541617466, y: -100.3016928100828 },
    { x: -57.038669146474824, y: -100.74692800973374 },
    { x: -58.27230551223792, y: -101.12623964877203 },
    { x: -59.52455767503641, y: -101.44202857403754 },
    { x: -60.78988521908596, y: -101.69608249302338 },
    { x: -62.06567306813635, y: -101.89082441423255 },
    { x: -63.34887768711671, y: -102.02790168795828 },
    { x: -64.63709084196611, y: -102.10865878843087 },
    { x: -65.92772700531854, y: -102.13301445621886 },
    { x: -67.21766876989268, y: -102.09892243109253 },
    { x: -68.50400557059646, y: -101.99618834800869 },
    { x: -68.49782985380217, y: -103.08179219123515 },
    { x: -68.4166738433931, y: -104.37002012052666 },
    { x: -68.44755242736451, y: -105.66016872729007 },
    { x: -68.59058380125313, y: -106.94242778197658 },
    { x: -68.84955022223443, y: -108.20615968628023 },
    { x: -69.22830781969428, y: -109.44024667252712 },
    { x: -69.7287920455467, y: -110.63013591525704 },
    { x: -70.34896402678304, y: -111.76078703242075 },
    { x: -71.08393342307097, y: -112.82064641030264 },
    { x: -71.92347632048316, y: -113.80028056762721 },
    { x: -72.84797225992195, y: -114.7021420617817 },
    { x: -73.84074089626596, y: -115.52616440777666 },
    { x: -74.8908343679253, y: -116.27566446786167 },
    { x: -75.98836857314073, y: -116.95414378481246 },
    { x: -77.1253062154144, y: -117.56556190910953 },
    { x: -78.2934622538276, y: -118.11261517643462 },
    { x: -79.48895101011023, y: -118.59904890785793 },
    { x: -80.70676394839323, y: -119.02610415651517 },
    { x: -81.94471445124708, y: -119.39336723802778 },
    { x: -83.20027608907408, y: -119.69175187050942 },
    { x: -83.40216884025558, y: -120.85649501279947 },
    { x: -83.56310683795921, y: -122.1364049311934 },
    { x: -83.79706012847946, y: -123.40636426283866 },
    { x: -84.09005208959766, y: -124.66307091992776 },
    { x: -84.43366128932163, y: -125.90608166919796 },
    { x: -84.82276099624559, y: -127.13668188711125 },
    { x: -85.25256429113188, y: -128.3528105389958 },
    { x: -85.72021970665678, y: -129.55639568954464 },
    { x: -86.22193021120279, y: -130.74495523248632 },
    { x: -86.75692753378115, y: -131.9192574388096 },
    { x: -87.34104987631403, y: -133.07000179721788 },
    { x: -87.97689754060954, y: -134.19411522375606 },
    { x: -88.65931424637772, y: -135.28915993547906 },
    { x: -89.38574401513674, y: -136.35650626189084 },
    { x: -90.15212387531139, y: -137.3946952268349 },
    { x: -90.95608991616703, y: -138.40441014825794 },
    { x: -91.79505661033764, y: -139.38506004847633 },
    { x: -92.66695553593038, y: -140.33637160031134 },
    { x: -93.57113661749325, y: -141.25815642962633 },
    { x: -94.50628492968008, y: -142.14829809759166 },
    { x: -95.47328693901636, y: -143.00295524926352 },
    { x: -96.10263384879157, y: -143.78002441829145 },
    { x: -94.9637312057197, y: -144.38686615915066 },
    { x: -93.82311472736522, y: -144.98988131950813 },
    { x: -92.6797502027817, y: -145.59066553910978 },
    { x: -91.5358390238408, y: -146.18845424057739 },
    { x: -90.39090840839557, y: -146.78372759327888 },
    { x: -89.2441309876889, y: -147.37707657489796 },
    { x: -88.09624548382536, y: -147.96820200298222 },
    { x: -86.94775422783606, y: -148.55678622702678 },
    { x: -85.79729797104858, y: -149.14360121163082 },
    { x: -84.64716675198711, y: -149.72757580974277 },
    { x: -83.49418406560197, y: -150.31028349944538 },
    { x: -82.3398569049865, y: -150.89096339697093 },
    { x: -81.18603207540214, y: -151.46850003194146 },
    { x: -80.03036044055632, y: -152.04418616804006 },
    { x: -78.8736693692062, y: -152.61757118478286 },
    { x: -77.71594408690966, y: -153.1886218396752 },
    { x: -76.55709594701416, y: -153.75730119661185 },
    { x: -75.39787844606639, y: -154.32318449038266 },
    { x: -74.23747898975127, y: -154.8865228865032 },
    { x: -73.07464175049104, y: -155.4479184434887 },
    { x: -71.91122830798923, y: -156.00638866094005 },
    { x: -70.74636697016247, y: -156.5622733510254 },
    { x: -69.58011683477909, y: -157.11542846293432 },
    { x: -68.41269951847046, y: -157.66565084808803 },
    { x: -67.2436126902055, y: -158.2130550084128 },
    { x: -66.07343255322576, y: -158.75726788924575 },
    { x: -64.9017010998264, y: -159.29823778003964 },
    { x: -63.72843310444951, y: -159.83592035746815 },
    { x: -62.55346604823209, y: -160.37024174932085 },
    { x: -61.377302262205255, y: -160.9008362881559 },
    { x: -60.19908482872769, y: -161.42776307174174 },
    { x: -59.01893194333613, y: -161.95082264511007 },
    { x: -57.8374936814826, y: -162.4695976302719 },
    { x: -56.653085756768654, y: -162.98433549913213 },
    { x: -55.467495876687394, y: -163.49425689987058 },
    { x: -54.27952731142938, y: -163.9993729133187 },
    { x: -53.08957897093109, y: -164.49924584662955 },
    { x: -51.89680871199332, y: -164.99390709549263 },
    { x: -50.7023541666571, y: -165.4824314104719 },
    { x: -49.505609582796694, y: -165.9646082557676 },
    { x: -48.30570326832868, y: -166.44025110404826 },
    { x: -47.101748756727574, y: -166.90915680673518 },
    { x: -45.89639067312777, y: -167.36969832839299 },
    { x: -44.686659354668855, y: -167.8219864773374 },
    { x: -43.47425386219137, y: -168.26484483861685 },
    { x: -42.25813998474888, y: -168.69749775402155 },
    { x: -41.03893824890926, y: -169.11848440058967 },
    { x: -39.8147279772006, y: -169.52708821787976 },
    { x: -38.58574556069635, y: -169.9216175322724 },
    { x: -37.351872803859784, y: -170.29966595651186 },
    { x: -36.11278466896489, y: -170.66209964226576 },
    { x: -34.86994382577873, y: -171.01016518308563 },
    { x: -33.623217304322495, y: -171.34518858514912 },
    { x: -32.373033563416826, y: -171.66835180382358 },
    { x: -31.120072227397934, y: -171.98039356121367 },
    { x: -29.864687882876023, y: -172.2822889704973 },
    { x: -28.608195455197244, y: -172.57442032036366 },
    { x: -27.349250470131263, y: -172.85787907272226 },
    { x: -26.087291498878596, y: -173.13318233304634 },
    { x: -24.824977941015735, y: -173.40047415214624 },
    { x: -23.561822239953653, y: -173.66032888645827 },
    { x: -22.295844620452076, y: -173.91356282390802 },
    { x: -21.028699820025263, y: -174.1602424494849 },
    { x: -19.758895620021967, y: -174.4010141450304 },
    { x: -18.48895845003985, y: -174.63559719614477 },
    { x: -17.219213347804917, y: -174.86433695541197 },
    { x: -15.947178207045793, y: -175.08804047673118 },
    { x: -14.673828140940516, y: -175.30652307957624 },
    { x: -13.40083266144544, y: -175.51998975933122 },
    { x: -12.127320076477156, y: -175.72856609875393 },
    { x: -10.852684633909911, y: -175.93278582456486 },
    { x: -9.57697065706998, y: -176.13252150720095 },
    { x: -8.301020289156586, y: -176.328011384541 },
    { x: -7.024538041327893, y: -176.51945675835853 },
    { x: -5.747139778089523, y: -176.70689641156392 },
    { x: -4.469416477125138, y: -176.89043007164136 },
    { x: -3.191087424034998, y: -177.07026458078013 },
    { x: -1.9131277319971471, y: -177.24635376884865 },
    { x: -0.6335133024450391, y: -177.41905960967824 },
    { x: 0.6459829315703361, y: -177.58821958440583 },
    { x: 1.9263360832270233, y: -177.75403499480493 },
    { x: 3.2067631070941682, y: -177.9164430494967 },
    { x: 4.487648138666152, y: -178.07557671845987 },
    { x: 5.769153696805984, y: -178.23152095473654 },
    { x: 7.0517230147764085, y: -178.3843607113687 },
    { x: 8.333730903947353, y: -178.53393900990918 },
    { x: 9.616492289664968, y: -178.680425756442 },
    { x: 10.899371870919316, y: -178.82376000639348 },
    { x: 12.18220712884739, y: -178.96391405768478 },
    { x: 13.466549379868804, y: -179.1010245739052 },
    { x: 14.74997561548054, y: -179.23478129177084 },
    { x: 16.03380076102875, y: -179.36523776863427 },
    { x: 17.31789184653461, y: -179.49223333243773 },
    { x: 18.603268308502436, y: -179.61564240042347 },
    { x: 19.888186762765425, y: -179.73491647142885 },
    { x: 21.173504126964882, y: -179.84896685375222 },
    { x: 22.459190852216633, y: -179.95616466515295 },
    { x: 23.747802917002513, y: -180.03847585225304 },
    { x: 25.036488853998854, y: -180.10149992860522 },
    { x: 26.325824866447224, y: -180.14893050473236 },
    { x: 27.61548591662161, y: -180.1824250883566 },
    { x: 28.905353808985275, y: -180.20309822645328 },
    { x: 30.196255912295356, y: -180.2117819047926 },
    { x: 31.487187564489616, y: -180.20910311376085 },
    { x: 32.77735094569511, y: -180.19559188646812 },
    { x: 34.06730748471133, y: -180.17150954585884 },
    { x: 35.35809139248468, y: -180.13715896799587 },
    { x: 36.647811540427426, y: -180.09294183302367 },
    { x: 37.937649883906914, y: -180.03884613670797 },
    { x: 39.22674950528182, y: -179.97529110384315 },
    { x: 40.51549454004653, y: -179.9022536493634 },
    { x: 41.803766792664305, y: -179.81995631330273 },
    { x: 43.091448067598414, y: -179.72857269535578 },
    { x: 44.37782919162847, y: -179.62806031900143 },
    { x: 45.66447625561617, y: -179.51862233281858 },
    { x: 46.949823168699815, y: -179.40033076221232 },
    { x: 48.234106321952865, y: -179.27320222843 },
    { x: 49.517591655332964, y: -179.13741956519254 },
    { x: 50.799688191156456, y: -178.99299015972102 },
    { x: 52.081784726979954, y: -178.83974779954184 },
    { x: 53.36210832975245, y: -178.67808400737047 },
    { x: 54.64163411265202, y: -178.5078990557228 },
    { x: 55.91977109799496, y: -178.32908767669883 },
    { x: 57.19699206792824, y: -178.14182901040905 },
    { x: 58.47338566910438, y: -177.94612490365867 },
    { x: 59.747888141692805, y: -177.7420178329687 },
    { x: 61.02085407230369, y: -177.5295096451444 },
    { x: 62.292165265400335, y: -177.3087333101646 },
    { x: 63.56229450312964, y: -177.07960941540307 },
    { x: 64.83106449218653, y: -176.84196436116517 },
    { x: 66.09815019484498, y: -176.59605485338233 },
    { x: 67.36328567114732, y: -176.34194922384918 },
    { x: 68.62771197422929, y: -176.07933166886602 },
    { x: 69.88971526880823, y: -175.80846074116943 },
    { x: 71.14991608145199, y: -175.5293659896436 },
    { x: 72.40804847220294, y: -175.24210466525167 },
    { x: 73.66467386986054, y: -174.94637389193073 },
    { x: 74.91988092107735, y: -174.6422309206439 },
    { x: 76.171837595034, y: -174.33018916325386 },
    { x: 77.4225236669708, y: -174.00970750581902 },
    { x: 78.67087537705713, y: -173.6808875226287 },
    { x: 79.91724731190317, y: -173.3438234007513 },
    { x: 81.16066435833089, y: -172.99877553972868 },
    { x: 82.40230847170763, y: -172.64521021284023 },
    { x: 83.64150002769716, y: -172.28344507059094 },
    { x: 84.87853451514133, y: -171.91341916840724 },
    { x: 86.11258456528299, y: -171.53526178265736 },
    { x: 87.34412296026908, y: -171.14879377323095 },
    { x: 88.57306105344705, y: -170.7541795057963 },
    { x: 89.79960568700619, y: -170.3512564614904 },
    { x: 91.02399325201995, y: -169.9397882492398 },
    { x: 92.24459855985828, y: -169.5205154379543 },
    { x: 93.46162845271043, y: -169.09331798529192 },
    { x: 94.67670811920651, y: -168.6574516287323 },
    { x: 95.8890988372419, y: -168.2133503675119 },
    { x: 97.09794368917531, y: -167.76126536714625 },
    { x: 98.30347906608021, y: -167.30092699406717 },
    { x: 99.50605955456682, y: -166.83242204812203 },
    { x: 100.70586244794019, y: -166.35555292114773 },
    { x: 101.90226721963249, y: -165.87047289798105 },
    { x: 103.09477153861262, y: -165.37753287162167 },
    { x: 104.28387773591167, y: -164.87638933629088 },
    { x: 105.46964490929805, y: -164.36700535588355 },
    { x: 106.65245719426609, y: -163.8493273730471 },
    { x: 107.8314872220587, y: -163.32347173651291 },
    { x: 109.00679409044423, y: -162.78957510987036 },
    { x: 110.17793456615992, y: -162.24784064169822 },
    { x: 111.34617925122566, y: -161.69744835046043 },
    { x: 112.50993250589556, y: -161.13940289821923 },
    { x: 113.6702876388844, y: -160.57299880536468 },
    { x: 114.82656502585597, y: -159.99856480323336 },
    { x: 115.97923744895719, y: -159.41600116434117 },
    { x: 117.12800941934623, y: -158.82512690177242 },
    { x: 118.27149213946649, y: -158.22695775842098 },
    { x: 119.41178358009495, y: -157.62025637476165 },
    { x: 120.54651983049698, y: -157.00622317421437 },
    { x: 121.679158110122, y: -156.38318495121226 },
    { x: 122.80550247741603, y: -155.75308823850088 },
    { x: 123.92741451208256, y: -155.11520539480725 },
    { x: 125.0447760185849, y: -154.4694477734788 },
    { x: 126.1579415835332, y: -153.81564916204204 },
    { x: 127.26649752254895, y: -153.15411982378083 },
    { x: 128.3697937601801, y: -152.48499642228455 },
    { x: 129.46889405625723, y: -151.80794283899561 },
    { x: 130.5630005909074, y: -151.12319915859803 },
    { x: 131.65226110855153, y: -150.430809704418 },
    { x: 132.73652786476873, y: -149.73085942949763 },
    { x: 133.81615544616915, y: -149.02299005361618 },
    { x: 134.89055287506915, y: -148.30782579695202 },
    { x: 135.9599565425422, y: -147.58486063486347 },
    { x: 137.02439599747248, y: -146.8544528475713 },
    { x: 138.08336890882885, y: -146.116683694507 },
    { x: 139.1373776076425, y: -145.37131309098658 },
    { x: 140.1862743494924, y: -144.61853679836773 },
    { x: 141.229468156695, y: -143.85849148023985 },
    { x: 142.26746136028135, y: -143.09121037909762 },
    { x: 143.29981072698868, y: -142.316693494941 },
    { x: 144.32719588115327, y: -141.53464903253877 },
    { x: 145.34864170959702, y: -140.7457787778902 },
    { x: 146.36450279893018, y: -139.9497281443851 },
    { x: 147.37519283353126, y: -139.14640479176043 },
    { x: 148.37967760245388, y: -138.33615591940534 },
    { x: 149.3785776322659, y: -137.51680229711133 },
    { x: 150.36949946334846, y: -136.68994325823476 },
    { x: 151.35353640441633, y: -135.854500268503 },
    { x: 152.33057025993278, y: -135.01038468126347 },
    { x: 153.30027599217183, y: -134.15802495533686 },
    { x: 154.26250585671252, y: -133.29742478433363 },
    { x: 155.21693481582886, y: -132.4287097510116 },
    { x: 156.16379926059432, y: -131.55164715790787 },
    { x: 157.1033946798507, y: -130.66602277561202 },
    { x: 158.03445047157817, y: -129.77297423616517 },
    { x: 158.95791220007055, y: -128.87131219697892 },
    { x: 159.87339572983345, y: -127.9615537635265 },
    { x: 160.78081241421438, y: -127.04373587191309 },
    { x: 161.6803395465184, y: -126.11760735662318 },
    { x: 162.57135660017767, y: -125.18371487201415 },
    { x: 163.45371583077124, y: -124.24210274141225 },
    { x: 164.32777182490938, y: -123.29247547597568 },
    { x: 165.19367232701293, y: -122.33463362073618 },
    { x: 166.050619517209, y: -121.36944148055613 },
    { x: 166.89884978657102, y: -120.39653708160425 },
    { x: 167.73812674402558, y: -119.41604600663837 },
    { x: 168.5688049761828, y: -118.42765060515347 },
    { x: 169.39050034754837, y: -117.43188275706488 },
    { x: 170.2030946625855, y: -116.42872768793049 },
    { x: 171.00667656794676, y: -115.41812629998195 },
    { x: 171.8009505747903, y: -114.40028543540853 },
    { x: 172.58633036749475, y: -113.37471753762122 },
    { x: 173.36157489292432, y: -112.34307734413427 },
    { x: 174.1276001664888, y: -111.30421983568557 },
    { x: 174.88416979711465, y: -110.25841095223278 },
    { x: 175.63169746918044, y: -109.20506710331328 },
    { x: 176.36888303178213, y: -108.14592428587284 },
    { x: 177.09658340256104, y: -107.07979315732307 },
    { x: 177.81417805494928, y: -106.00770792861042 },
    { x: 178.52240571105145, y: -104.92854574213585 },
    { x: 179.22100043090992, y: -103.84274244394116 },
    { x: 179.90878025915734, y: -102.75215961372982 },
    { x: 180.5874294821922, y: -101.65406397971493 },
    { x: 181.25561840022615, y: -100.55056828711554 },
    { x: 181.9143812242057, y: -99.44016554283834 },
    { x: 182.5635997585941, y: -98.3229961040832 },
    { x: 183.20250573240259, y: -97.2004118323015 },
    { x: 183.83118779228366, y: -96.07227237029336 },
    { x: 184.44970503600575, y: -94.93845952252205 },
    { x: 185.05752558365353, y: -93.80001488715503 },
    { x: 185.6551813151423, y: -92.65612586987726 },
    { x: 186.24267223047204, y: -91.50684418123608 },
    { x: 186.8199983296428, y: -90.3522289189998 },
    { x: 187.3872187104229, y: -89.19209540264235 },
    { x: 187.94374239512868, y: -88.02757387698367 },
    { x: 188.48977622594944, y: -86.85862740591857 },
    { x: 189.0258520828005, y: -85.68413313184809 },
    { x: 189.5516153790716, y: -84.50488887464516 },
    { x: 190.06671152815258, y: -83.32170722862482 },
    { x: 190.57182015437968, y: -82.13288913294654 },
    { x: 191.06605479122737, y: -80.94100534053426 },
    { x: 191.55018370968438, y: -79.74418688446339 },
    { x: 192.02391142090895, y: -78.54323158460687 },
    { x: 192.48694243605917, y: -77.3386048358906 },
    { x: 192.93960179286114, y: -76.12997421336752 },
    { x: 193.3818894913148, y: -74.91735449147968 },
    { x: 193.8139828247253, y: -73.70059053858519 },
    { x: 194.23534991317726, y: -72.48045062567274 },
    { x: 194.6462566966284, y: -71.2569864632897 },
    { x: 195.04691001726798, y: -70.02959968653134 },
    { x: 195.43710303290672, y: -68.7988591114182 },
    { x: 195.81662890135533, y: -67.56519319677092 },
    { x: 196.1857240136873, y: -66.32845419816859 },
    { x: 196.54441791878676, y: -65.0886716644954 },
    { x: 196.89274016553796, y: -63.84532849027812 },
    { x: 197.23051346063576, y: -62.59925204427391 },
    { x: 197.55773780408018, y: -61.35076736420877 },
    { x: 197.87462003806044, y: -60.09932779572531 },
    { x: 198.1806873804297, y: -58.84592322644368 },
    { x: 198.4765308088716, y: -57.58923873101771 },
    { x: 198.76179573677592, y: -56.330500588141014 },
    { x: 199.0365117130268, y: -55.06916214345619 },
    { x: 199.300619639856, y: -53.80575527687855 },
    { x: 199.5542672616843, y: -52.53982198070325 },
    { x: 199.79730683409088, y: -51.27211575147696 },
    { x: 200.0295610637706, y: -50.00248884477876 },
    { x: 200.2512072440285, y: -48.730956035050745 },
    { x: 200.46227492374888, y: -47.457207059009 },
    { x: 200.6624095163215, y: -46.18221702983156 },
    { x: 200.85172921728307, y: -44.90557226313985 },
    { x: 201.03023402663356, y: -43.62715456339717 },
    { x: 201.19777619995216, y: -42.34773220159225 },
    { x: 201.3542670905862, y: -41.06588683128431 },
    { x: 201.49949985634646, y: -39.78362777659781 },
    { x: 201.63350404611714, y: -38.49989127770215 },
    { x: 201.7561023665931, y: -37.21520921451263 },
    { x: 201.86717662223765, y: -35.928828090482575 },
    { x: 201.96640177532473, y: -34.64194463542141 },
    { x: 202.05363008143343, y: -33.35395309720337 },
    { x: 202.1284774050694, y: -32.065178513554486 },
    { x: 202.19064825739076, y: -30.775547012264283 },
    { x: 202.23966985625063, y: -29.485531375479695 },
    { x: 202.27498077284955, y: -28.195161152084918 },
    { x: 202.29596048061958, y: -26.904746605363858 },
    { x: 202.3014270241935, y: -25.614228637548162 },
    { x: 202.2899620571304, y: -24.32310491760671 },
    { x: 202.25875843543298, y: -23.03282334086448 },
    { x: 202.20181773561202, y: -21.743044095153362 },
    { x: 201.17948544064276, y: -21.599170578065515 },
    { x: 199.89972326666975, y: -21.768530007761346 },
    { x: 198.6203452281911, y: -21.93783033968881 },
    { x: 197.3412331296701, y: -22.107101122732086 },
    { x: 196.06123456462362, y: -22.2764901013121 },
    { x: 194.78203381945008, y: -22.44576088435538 },
    { x: 193.5012669834148, y: -22.615253284030036 },
    { x: 193.61313905893226, y: -23.805364143391326 },
    { x: 193.67811705525108, y: -25.094596734745053 },
    { x: 193.66354945534877, y: -26.385380642518403 },
    { x: 193.59543927730658, y: -27.673726767346636 },
    { x: 193.48717216565944, y: -28.959989695839955 },
    { x: 193.3469922590945, y: -30.24257378825247 },
    { x: 193.1803661011856, y: -31.52276442104615 },
    { x: 192.99119414464496, y: -32.79971945102177 },
    { x: 192.78269721784852, y: -34.07352752483189 },
    { x: 192.55709148711003, y: -35.34455800352879 },
    { x: 192.31641582543813, y: -36.61260404492318 },
    { x: 192.06188173708432, y: -37.878537341098486 },
    { x: 191.79526215509958, y: -39.14102819226645 },
    { x: 191.51833001253493, y: -40.40115513269976 },
    { x: 191.2501147908043, y: -41.663542562773074 },
    { x: 190.99575799575558, y: -42.929017851243536 },
    { x: 190.75135917467662, y: -44.196990020427485 },
    { x: 190.5131065215077, y: -45.46542019731626 },
    { x: 190.27683364357912, y: -46.73430838190988 },
    { x: 190.03872873483112, y: -48.002827205451204 },
    { x: 189.79518683139347, y: -49.27094711905605 },
    { x: 189.5432234959636, y: -50.53701338521019 },
    { x: 189.2800315845441, y: -51.800627093977106 },
    { x: 189.00333583305292, y: -53.06150753095709 },
    { x: 188.71136330843902, y: -54.319004620698095 },
    { x: 188.40302070198769, y: -55.57202505448535 },
    { x: 188.07715560721567, y: -56.820687027855584 },
    { x: 187.73314749755522, y: -58.06479847306162 },
    { x: 187.3708781774696, y: -59.30394570572488 },
    { x: 186.99028854919038, y: -60.53770026702471 },
    { x: 186.59182184598035, y: -61.765367758182805 },
    { x: 186.1756849100288, y: -62.98705160029381 },
    { x: 185.74243917013519, y: -64.20261882337891 },
    { x: 185.29223237072043, y: -65.41316273615286 },
    { x: 184.8261873693835, y: -66.61662969116495 },
    { x: 184.3448064971555, y: -67.8141720948983 },
    { x: 183.84879892725684, y: -69.00536148853227 },
    { x: 183.33846014852932, y: -70.1913650529921 },
    { x: 182.8146175297301, y: -71.37131109619439 },
    { x: 182.27818708626887, y: -72.54510358426552 },
    { x: 181.7293461114507, y: -73.71380627703611 },
    { x: 181.16906971845364, y: -74.87656964408588 },
    { x: 180.59765339611954, y: -76.03419889250881 },
    { x: 180.01586541543713, y: -77.18623601460008 },
    { x: 179.42406036301665, y: -78.33333847303278 },
    { x: 178.8227405698892, y: -79.47538807227015 },
    { x: 178.21220152489656, y: -80.61273201170134 },
    { x: 177.59318195014336, y: -81.74538506576847 },
    { x: 176.96603643223978, y: -82.8730221967455 },
    { x: 176.33094226449091, y: -83.99658158170524 },
    { x: 175.68819493573866, y: -85.11613709285818 },
    { x: 175.03811948370895, y: -86.23162963243593 },
    { x: 174.38118869054875, y: -87.34317000875417 },
    { x: 173.71790488728917, y: -88.45055876684468 },
    { x: 173.04841581835112, y: -89.55395103834942 },
    { x: 172.37281013038717, y: -90.65390825206786 },
    { x: 171.6915606055442, y: -91.75015708082132 },
    { x: 171.00472634159067, y: -92.84300778789371 },
    { x: 170.3126028273683, y: -93.9325490199376 },
    { x: 169.6154560028348, y: -95.01876600251087 },
    { x: 168.91313812356927, y: -96.1019763861185 },
    { x: 168.20671294940226, y: -97.18143406143487 },
    { x: 167.4956486004185, y: -98.25815107774325 },
    { x: 166.7800928210389, y: -99.33193536729645 },
    { x: 166.05966147576908, y: -100.4041461787669 },
    { x: 165.33565471551304, y: -101.47264121805131 },
    { x: 164.60674284048267, y: -102.540212854705 },
    { x: 163.8753193102967, y: -103.60307144433149 },
    { x: 163.13845878542102, y: -104.66257623560317 },
    { x: 162.39190622653328, y: -105.71557288513351 },
    { x: 161.63560253586508, y: -106.76177329130172 },
    { x: 160.87007959333172, y: -107.80046828088742 },
    { x: 160.09394860137664, y: -108.8333716891732 },
    { x: 159.3087461019773, y: -109.85828951150849 },
    { x: 158.51429480182864, y: -110.87548030062987 },
    { x: 157.71029921208878, y: -111.88512873706351 },
    { x: 156.89690707717872, y: -112.88712401249371 },
    { x: 156.0737638104882, y: -113.88187242407798 },
    { x: 155.24163768300602, y: -114.86833237364888 },
    { x: 154.40029230365866, y: -115.84680673726926 },
    { x: 153.5494912813727, y: -116.81755406767576 },
    { x: 152.68929371391647, y: -117.78036013545803 },
    { x: 151.820024639016, y: -118.7349072901111 },
    { x: 150.9418908988606, y: -119.68092959167734 },
    { x: 150.0548038467977, y: -120.61853046125135 },
    { x: 149.1584088962171, y: -121.54796845156977 },
    { x: 148.2534447692234, y: -122.46852700219117 },
    { x: 147.33946823255383, y: -123.38061241027303 },
    { x: 146.4173362038497, y: -124.28348595371078 },
    { x: 145.4863099610064, y: -125.17780509517752 },
    { x: 144.5467440906342, y: -126.06320786084197 },
    { x: 143.59911137488, y: -126.93934705131501 },
    { x: 142.64308677601778, y: -127.80645905767008 },
    { x: 141.67890668512098, y: -128.66442568437046 },
    { x: 140.70621651557946, y: -129.51350548415277 },
    { x: 139.72551859842426, y: -130.3533143215226 },
    { x: 138.7372561669182, y: -131.1835197715329 },
    { x: 137.74101553668268, y: -132.00450596967804 },
    { x: 136.73691490325442, y: -132.8160734609898 },
    { x: 135.72589983092732, y: -133.6176423486161 },
    { x: 134.70687701098657, y: -134.41010279269292 },
    { x: 133.68067381218933, y: -135.19288597719978 },
    { x: 132.6473788811881, y: -135.9659291107577 },
    { x: 131.60625349587835, y: -136.7298601071557 },
    { x: 130.5583023183223, y: -137.48398087400486 },
    { x: 129.5035548974041, y: -138.22834312185253 },
    { x: 128.44224762419722, y: -138.96282865516199 },
    { x: 127.37367132548131, y: -139.68786223914336 },
    { x: 126.29900795662365, y: -140.4028455088919 },
    { x: 125.21796202878244, y: -141.10803332353373 },
    { x: 124.13065173749439, y: -141.80345523195302 },
    { x: 123.03672249614931, y: -142.48937717410743 },
    { x: 121.93711986904106, y: -143.1652561892501 },
    { x: 120.83169611174874, y: -143.8311550687599 },
    { x: 119.72021483319887, y: -144.48746164174173 },
    { x: 118.60311926665418, y: -145.13395059795369 },
    { x: 117.48008437438867, y: -145.77091373262712 },
    { x: 116.35196707404367, y: -146.39782285945722 },
    { x: 115.21841277900896, y: -147.0149993225595 },
    { x: 114.07971697812638, y: -147.6224689772076 },
    { x: 112.93522959594391, y: -148.22064920139061 },
    { x: 111.78645762555486, y: -148.8086276733094 },
    { x: 110.63221911159195, y: -149.38727608504732 },
    { x: 109.47387330272757, y: -149.95605886307862 },
    { x: 108.31014959694186, y: -150.51551527453958 },
    { x: 107.14255498732813, y: -151.06506172896763 },
    { x: 105.97026210512928, y: -151.60532983376217 },
    { x: 104.7943642590601, y: -152.13566581986063 },
    { x: 103.61341355379558, y: -152.6569561537885 },
    { x: 102.42865104247146, y: -153.16880931283038 },
    { x: 101.2393380029831, y: -153.67139150945982 },
    { x: 100.04671548846623, y: -154.16453283759273 },
    { x: 98.85016297235302, y: -154.64835887998686 },
    { x: 97.64932586803324, y: -155.12329070824188 },
    { x: 96.44642034182063, y: -155.5884123069481 },
    { x: 95.23893473855964, y: -156.04486500175707 },
    { x: 94.0284056002278, y: -156.492113219143 },
    { x: 92.8138873625312, y: -156.9306186604212 },
    { x: 91.59735980071017, y: -157.35972386291863 },
    { x: 90.37743411720804, y: -157.78009737014 },
    { x: 89.15411031202487, y: -158.19170593959043 },
    { x: 87.92786116730757, y: -158.59465299236476 },
    { x: 86.69862758528775, y: -158.9887649287683 },
    { x: 85.46720738583839, y: -159.37417102516935 },
    { x: 84.23283229797073, y: -159.75103010682045 },
    { x: 82.99630014155768, y: -160.1192202845743 },
    { x: 81.75619257015846, y: -160.47934731055668 },
    { x: 80.51434161459245, y: -160.83076480292604 },
    { x: 79.269358477303, y: -161.1740969818608 },
    { x: 78.02248421142585, y: -161.509118537119 },
    { x: 76.77321648592986, y: -161.8358996473007 },
    { x: 75.52229402291961, y: -162.15439968269 },
    { x: 74.26933268690073, y: -162.4648882768552 },
    { x: 73.01439157564155, y: -162.76739867229088 },
    { x: 71.75791392240487, y: -163.06178681818676 },
    { x: 70.49892461401261, y: -163.34845162447922 },
    { x: 69.23819192145355, y: -163.62733768701048 },
    { x: 67.97639546906389, y: -163.89836374634905 },
    { x: 66.71258969254978, y: -164.1618105168946 },
    { x: 65.44677459191121, y: -164.41768907947875 },
    { x: 64.18013212251552, y: -164.66584430245953 },
    { x: 62.911716720068824, y: -164.90660122356294 },
    { x: 61.64250349774919, y: -165.13985088127853 },
    { x: 60.37122185353674, y: -165.36589799847454 },
    { x: 59.09896509614624, y: -165.58460960517206 },
    { x: 57.825703676693514, y: -165.7960798884394 },
    { x: 56.55123075298928, y: -166.00041226937128 },
    { x: 55.275634971686074, y: -166.19766030532023 },
    { x: 53.998532197289535, y: -166.38796250668088 },
    { x: 52.72083844520934, y: -166.57124130763225 },
    { x: 51.44234687325619, y: -166.74761121010053 },
    { x: 50.16273244370409, y: -166.91719040962246 },
    { x: 48.88137462998517, y: -167.0801155697874 },
    { x: 47.60054869618155, y: -167.23617615479557 },
    { x: 46.31851125812642, y: -167.38566580668348 },
    { x: 45.0357646468509, y: -167.52859006586692 },
    { x: 43.75222021570243, y: -167.66503019177745 },
    { x: 42.467523378070815, y: -167.79508591189915 },
    { x: 41.182590149365744, y: -167.91873321776362 },
    { x: 39.896859100787715, y: -168.03603120713925 },
    { x: 38.61106895444132, y: -168.14699650127332 },
    { x: 37.324392341569435, y: -168.25068907628784 },
    { x: 36.037006555477156, y: -168.3411677596567 },
    { x: 34.74885249839611, y: -168.4180650371329 },
    { x: 33.45966423036866, y: -168.48164684867402 },
    { x: 32.16864393152185, y: -168.53216990021147 },
    { x: 30.878657843621447, y: -168.5697727021398 },
    { x: 29.588464913531766, y: -168.59475443691142 },
    { x: 28.297917396831885, y: -168.60735703601551 },
    { x: 27.006838000216707, y: -168.6078095033046 },
    { x: 25.71603931800127, y: -168.59632052777312 },
    { x: 24.425565673511848, y: -168.5730360070368 },
    { x: 23.135210224559156, y: -168.53827728521108 },
    { x: 21.845150264448296, y: -168.49227521295367 },
    { x: 20.55504598101117, y: -168.43524032606436 },
    { x: 19.26703966835104, y: -168.36726865841675 },
    { x: 17.978486701333523, y: -168.28864277121588 },
    { x: 16.690613358652218, y: -168.19963045122458 },
    { x: 15.403301444770396, y: -168.10016890706407 },
    { x: 14.11782156170793, y: -167.99086204405472 },
    { x: 12.832770137466117, y: -167.87149378598104 },
    { x: 11.548531307539344, y: -167.7425221405478 },
    { x: 10.26513462081179, y: -167.60387508234987 },
    { x: 8.982668723936007, y: -167.456003231871 },
    { x: 7.701975760111213, y: -167.2988327169007 },
    { x: 6.421002081886678, y: -167.13255929879676 },
    { x: 5.142569607701898, y: -166.957605895964 },
    { x: 3.8650826978109776, y: -166.77380629592892 },
    { x: 2.5886299988664683, y: -166.58149107683326 },
    { x: 1.3135956463627516, y: -166.38083753198222 },
    { x: 0.04018648248910904, y: -166.17184012095993 },
    { x: -1.2317156882911922, y: -165.95477586455561 },
    { x: -2.50302688138783, y: -165.72962075430095 },
    { x: -3.7735254801694302, y: -165.49652253461676 },
    { x: -5.042635281394421, y: -165.25569912852393 },
    { x: -6.309632337400317, y: -165.00738692709592 },
    { x: -7.575742926880717, y: -164.75142525827502 },
    { x: -8.839223665668815, y: -164.48836262322385 },
    { x: -10.100990569174291, y: -164.2181269965372 },
    { x: -11.361811908385901, y: -163.94065928044674 },
    { x: -12.621672908861562, y: -163.65605920243655 },
    { x: -13.879406389676033, y: -163.36469612355893 },
    { x: -15.13523396746069, y: -163.06662914158227 },
    { x: -16.389628424362467, y: -162.76185825650654 },
    { x: -17.64117141394056, y: -162.45083039520503 },
    { x: -18.892359816908463, y: -162.1329767416572 },
    { x: -20.141154760257525, y: -161.80891043520987 },
    { x: -21.388413161629064, y: -161.47853544198944 },
    { x: -22.634120246580988, y: -161.14195518309052 },
    { x: -23.876709924251585, y: -160.79969784481796 },
    { x: -25.120348587310687, y: -160.4506885865095 },
    { x: -26.36233251285553, y: -160.09571784081712 },
    { x: -27.60195252766572, y: -159.73497767548795 },
    { x: -28.840597429297862, y: -159.36828340999588 },
    { x: -30.07618402141705, y: -158.99632944311918 },
    { x: -31.310839823684468, y: -158.61853218439526 },
    { x: -32.54361927180626, y: -158.23509847601346 },
    { x: -33.775069020139796, y: -157.84611696462622 },
    { x: -35.00388891778104, y: -157.45207520682263 },
    { x: -36.231467762286584, y: -157.0523674504769 },
    { x: -37.456992959341406, y: -156.6475329627254 },
    { x: -38.681350975470984, y: -156.23736859498936 },
    { x: -39.90399515631795, y: -155.8218300239425 },
    { x: -41.12310824550502, y: -155.40189974998393 },
    { x: -42.34239862799719, y: -154.9762332988833 },
    { x: -43.55953194194399, y: -154.54562479690304 },
    { x: -44.774316119598225, y: -154.11040297537969 },
    { x: -45.98856841733716, y: -153.66963704446144 },
    { x: -47.19971808223686, y: -153.22461976783137 },
    { x: -48.40860725749656, y: -152.7748968313951 },
    { x: -49.61696455284096, y: -152.31995851690053 },
    { x: -50.82337162182927, y: -151.86034409148394 },
    { x: -52.02697154682018, y: -151.39638228648192 },
    { x: -53.228045042213424, y: -150.9281100379997 },
    { x: -54.42839458994418, y: -150.45470367089064 },
    { x: -55.62781334782317, y: -149.97643651233344 },
    { x: -56.824543157241486, y: -149.4938404422434 },
    { x: -58.020120560176665, y: -149.00652763151564 },
    { x: -59.213644315661114, y: -148.51466798623417 },
    { x: -60.40576449914686, y: -148.01820979585173 },
    { x: -61.59481159867756, y: -147.5176886338941 },
    { x: -62.782632419514655, y: -147.012502441846 },
    { x: -63.968532562879844, y: -146.50279896412846 },
    { x: -65.15301435980425, y: -145.98847847325726 },
    { x: -66.33501405045725, y: -145.4699177175058 },
    { x: -67.51581701130084, y: -144.94659959140085 },
    { x: -68.69295591050573, y: -144.41956938672035 },
    { x: -69.86935608760602, y: -143.88753064617086 },
    { x: -71.04305254180356, y: -143.35129965767786 },
    { x: -72.2139418520037, y: -142.81093921262024 },
    { x: -73.38354578574187, y: -142.2656477975146 },
    { x: -74.55187911746017, y: -141.71543649319244 },
    { x: -75.71793718509637, y: -141.1605527715588 },
    { x: -76.8807744243566, y: -140.6016097719605 },
    { x: -78.04058290298804, y: -140.03804237198756 },
    { x: -79.19929807290471, y: -139.46911184953535 },
    { x: -80.35471854223498, y: -138.8956234116979 },
    { x: -81.5084104018405, y: -138.31641357116047 },
    { x: -82.659191696354, y: -137.73197727173314 },
    { x: -83.80666351583899, y: -137.142081815953 },
    { x: -84.95131341688447, y: -136.54589983506287 },
    { x: -86.09275726399609, y: -135.9427590919476 },
    { x: -87.22968013182766, y: -135.3319504133868 },
    { x: -88.30571752379983, y: -134.69762451662672 },
    { x: -87.62383269794694, y: -133.6021550396936 },
    { x: -87.00831466596945, y: -132.4673744659653 },
    { x: -86.44180345840977, y: -131.30846722830142 },
    { x: -85.91686753089577, y: -130.129466749393 },
    { x: -85.43340346233286, y: -128.93353475984762 },
    { x: -85.02079761804119, y: -127.71003366135935 },
    { x: -84.66724521878957, y: -126.4681605441302 },
    { x: -84.35687851377166, y: -125.21519182089027 },
    { x: -84.08046347668022, y: -123.95473984273094 },
    { x: -83.8319130373735, y: -122.68825250497721 },
    { x: -83.60830185631737, y: -121.41660149971247 },
    { x: -83.40917192580699, y: -120.14158192165084 },
    { x: -82.59668103186452, y: -120.14599209261517 },
    { x: -81.4659634297114, y: -120.76836546572315 },
    { x: -80.32945424625836, y: -121.38084734985082 },
    { x: -79.18876389569341, y: -121.98483392977583 },
    { x: -78.04437993460559, y: -122.58131509311832 },
    { x: -76.89624326522649, y: -123.1711329830775 },
    { x: -75.74454595530331, y: -123.75470867125298 },
    { x: -74.59054383241384, y: -124.3318205410134 },
    { x: -73.43332088114842, y: -124.90324425056856 },
    { x: -72.27299529704378, y: -125.46906844657101 },
    { x: -71.10990689226799, y: -126.02933006512598 },
    { x: -69.94449890008383, y: -126.58407342955972 },
    { x: -68.77579620731323, y: -127.13392645366116 },
    { x: -67.60554219812303, y: -127.67797312202063 },
    { x: -66.43296860152445, y: -128.21681179954277 },
    { x: -65.25715940210782, y: -128.75101868946925 },
    { x: -64.07935565300882, y: -129.27984768247435 },
    { x: -62.899380060922354, y: -129.8036459779473 },
    { x: -61.71748379136398, y: -130.32235447811968 },
    { x: -60.53282470113449, y: -130.83613570185452 },
    { x: -59.34658474560119, y: -131.34482713028882 },
    { x: -58.157670616049316, y: -131.84868731615916 },
    { x: -56.96727904228829, y: -132.34732473675012 },
    { x: -55.77480427219234, y: -132.84109397867192 },
    { x: -54.57924164369926, y: -133.3301501735665 },
    { x: -53.383309654153884, y: -133.81372505044507 },
    { x: -52.18517627273686, y: -134.29229508506515 },
    { x: -50.98498924386911, y: -134.7659563113003 },
    { x: -49.782231462077426, y: -135.2349007968977 },
    { x: -48.57715409287736, y: -135.69886998912077 },
    { x: -47.371278903804345, y: -136.15752407580138 },
    { x: -46.16264089406021, y: -136.61130998381282 },
    { x: -44.95135825918168, y: -137.06037915118654 },
    { x: -43.73954374438785, y: -137.50388943472328 },
    { x: -42.525276672206815, y: -137.942398569612 },
    { x: -41.30869001261741, y: -138.3760616874947 },
    { x: -40.091187337618315, y: -138.8041252918247 },
    { x: -38.87101048860065, y: -139.22730963665396 },
    { x: -37.6497698797524, y: -139.6451234717829 },
    { x: -36.42641652568504, y: -140.05759634609575 },
    { x: -35.20207328399755, y: -140.46462114488733 },
    { x: -33.974922898312656, y: -140.8667075864098 },
    { x: -32.74727018159665, y: -141.2628916383167 },
    { x: -31.517386524124813, y: -141.65392679715464 },
    { x: -30.285774256928264, y: -142.03955451018706 },
    { x: -29.05179807899706, y: -142.41977847102453 },
    { x: -27.81731957003474, y: -142.79419607611996 },
    { x: -26.580713541411235, y: -143.1632579459572 },
    { x: -25.34143333876915, y: -143.52684219138902 },
    { x: -24.10215313612707, y: -143.8843393666791 },
    { x: -22.859519135130196, y: -144.23668026167917 },
    { x: -21.61650099863894, y: -144.5829119248744 },
    { x: -20.371458763581142, y: -144.92335570038026 },
    { x: -19.124687918798625, y: -145.25803374985986 },
    { x: -17.87587820100747, y: -145.58696454136586 },
    { x: -16.626418407764287, y: -145.90972330968808 },
    { x: -15.374875418186187, y: -146.22647996091058 },
    { x: -14.122711902040244, y: -146.53697224868628 },
    { x: -12.868154926275462, y: -146.8415769212885 },
    { x: -11.611647724154592, y: -147.1401240726331 },
    { x: -10.353884694455937, y: -147.43238839247832 },
    { x: -9.095338619326427, y: -147.7181852002979 },
    { x: -7.835241227777302, y: -147.99756251302873 },
    { x: -6.573031091009081, y: -148.2706717687022 },
    { x: -5.310200427673012, y: -148.53713621904495 },
    { x: -4.045611605728045, y: -148.79712207653057 },
    { x: -2.7794419184792787, y: -149.05053700089596 },
    { x: -1.5120607269790025, y: -149.2972258604991 },
    { x: -0.243541903437674, y: -149.5371221703507 },
    { x: 1.0262327476814388, y: -149.77018160712439 },
    { x: 2.2969677375365047, y: -149.99627489445191 },
    { x: 3.5690176527377218, y: -150.2154131131648 },
    { x: 4.8421904255379, y: -150.42748914855792 },
    { x: 6.117520266883448, y: -150.63259534089434 },
    { x: 7.393145597070827, y: -150.83036602273228 },
    { x: 8.669509649362787, y: -151.0208048876823 },
    { x: 9.948148965736852, y: -151.20406337377577 },
    { x: 11.2262859510798, y: -151.3796797796974 },
    { x: 12.506225418357923, y: -151.5479052709627 },
    { x: 13.786888833298534, y: -151.7085182309403 },
    { x: 15.068985369122029, y: -151.8615334340723 },
    { x: 16.351480814881995, y: -152.00669971484317 },
    { x: 17.634759306072816, y: -152.14397644353713 },
    { x: 18.918717421599847, y: -152.27333776488052 },
    { x: 20.203872266936305, y: -152.3947578235997 },
    { x: 21.49012042098753, y: -152.50815536026312 },
    { x: 22.776678838322685, y: -152.61332722629206 },
    { x: 24.063133834563196, y: -152.71008504754985 },
    { x: 25.351110598339137, y: -152.79860242373104 },
    { x: 26.63939762539901, y: -152.87871314236216 },
    { x: 27.927669878016783, y: -152.95021405486438 },
    { x: 29.21747867261208, y: -153.01309777401667 },
    { x: 30.506932880597187, y: -153.06731258927172 },
    { x: 31.796978066265954, y: -153.11269598176656 },
    { x: 33.087023251934724, y: -153.1491112879118 },
    { x: 34.37748212198205, y: -153.1766508479705 },
    { x: 35.66702497661971, y: -153.1949600753325 },
    { x: 36.95733610224612, y: -153.2041719399766 },
    { x: 38.24835640109293, y: -153.20411653581877 },
    { x: 39.53860842895097, y: -153.19464242482755 },
    { x: 40.830042412176354, y: -153.1757606878345 },
    { x: 42.12005804896094, y: -153.14723493376616 },
    { x: 43.41119654334448, y: -153.10910948594884 },
    { x: 44.70109398459233, y: -153.0611627277511 },
    { x: 45.99048909480907, y: -153.00343159527824 },
    { x: 47.279470520647244, y: -152.93573879522512 },
    { x: 48.5683042020645, y: -152.85795135761293 },
    { x: 49.85628096584044, y: -152.7701505418732 },
    { x: 51.142514345449584, y: -152.67202977833244 },
    { x: 52.42883637171127, y: -152.56362600309598 },
    { x: 53.71371050264798, y: -152.4448838120059 },
    { x: 54.99864373135306, y: -152.31543015039944 },
    { x: 56.28215861361735, y: -152.17548663490797 },
    { x: 57.564225600556654, y: -152.02493876360523 },
    { x: 58.84472649663426, y: -151.86350212848103 },
    { x: 60.12472506168075, y: -151.69113979343007 },
    { x: 61.40227106934003, y: -151.50800319648386 },
    { x: 62.678132790600884, y: -151.31388918906356 },
    { x: 63.95183744331635, y: -151.10862417147464 },
    { x: 65.22462608062216, y: -150.89203085041206 },
    { x: 66.49519855161421, y: -150.664238502244 },
    { x: 67.76311162302979, y: -150.42523604613896 },
    { x: 69.03134973217136, y: -150.17431800248707 },
    { x: 70.2953032531064, y: -149.91229696560333 },
    { x: 71.55763158541134, y: -149.63852286003578 },
    { x: 72.81632540496177, y: -149.35330225545772 },
    { x: 74.07298035150356, y: -149.0562436291538 },
    { x: 75.3263849207852, y: -148.74754274248173 },
    { x: 76.5770414438378, y: -148.4269779788101 },
    { x: 77.82397480748332, y: -148.09471555061248 },
    { x: 79.06765779386869, y: -147.7505744709732 },
    { x: 80.3077949141521, y: -147.39452888461864 },
    { x: 81.54595225919523, y: -147.02604691163347 },
    { x: 82.77932268500068, y: -146.6458488060697 },
    { x: 84.0092063424725, y: -146.2534987218856 },
    { x: 85.23592826933674, y: -145.8487787360603 },
    { x: 86.4582178635735, y: -145.43206190325662 },
    { x: 87.67459768097363, y: -145.0037840695163 },
    { x: 88.8877566699978, y: -144.56291841111397 },
    { x: 90.09713340184652, y: -144.10955726831267 },
    { x: 91.3002457702484, y: -143.64464989901677 },
    { x: 92.49993046808504, y: -143.1670291223011 },
    { x: 93.69317350916974, y: -142.6778399574277 },
    { x: 94.88198421762698, y: -142.1762439548079 },
    { x: 96.06662853341439, y: -141.66202319142081 },
    { x: 97.24491983910241, y: -141.1361121507288 },
    { x: 98.41883790993133, y: -140.59911658485754 },
    { x: 99.58779176821746, y: -140.05306059237364 },
    { x: 100.75169276730827, y: -139.498091917698 },
    { x: 101.9120774491813, y: -138.93303968629482 },
    { x: 103.06779340735339, y: -138.35870910525816 },
    { x: 104.21966801058166, y: -137.77442424386228 },
    { x: 105.36575103251003, y: -137.18104571335903 },
    { x: 106.50648570640124, y: -136.57848117348533 },
    { x: 107.64293579208591, y: -135.96585523854728 },
    { x: 108.77338745428138, y: -135.34408761756504 },
    { x: 109.89846121955551, y: -134.71289390252838 },
    { x: 111.01895490778125, y: -134.07156861382742 },
    { x: 112.13371611247547, y: -133.42069534192476 },
    { x: 113.24271528475396, y: -132.76035903986246 },
    { x: 114.34610016903765, y: -132.09034547823015 },
    { x: 115.44316159210615, y: -131.41082456311193 },
    { x: 116.53446098275892, y: -130.7215599034343 },
    { x: 117.61970285215415, y: -130.02272879250236 },
    { x: 118.69853261368164, y: -129.3143903280845 },
    { x: 119.77077297403626, y: -128.59652973573859 },
    { x: 120.83742859528027, y: -127.86843784224428 },
    { x: 121.89849947741367, y: -127.13008509871736 },
    { x: 122.95026246102935, y: -126.38404225808176 },
    { x: 123.99596792338751, y: -125.62793063516077 },
    { x: 125.03511353345698, y: -124.8619866210278 },
    { x: 126.06693102024904, y: -124.08666822338775 },
    { x: 127.0920704592157, y: -123.30158391952514 },
    { x: 128.10905440614783, y: -122.50775314594432 },
    { x: 129.11868068091832, y: -121.70455537607745 },
    { x: 130.12118567460067, y: -120.8917172827458 },
    { x: 131.11651028942651, y: -120.0692240915073 },
    { x: 132.10382715663872, y: -119.23767416726668 },
    { x: 133.08372725392096, y: -118.39648391956128 },
    { x: 134.05523546809516, y: -117.54657675102186 },
    { x: 135.01938601010775, y: -116.68694799958615 },
    { x: 135.9743763980236, y: -115.81921546666324 },
    { x: 136.9215067827467, y: -114.94213809911739 },
    { x: 137.8598315999832, y: -114.05666884846352 },
    { x: 138.7902668651428, y: -113.1618030526394 },
    { x: 139.71180791616328, y: -112.25850105038099 },
    { x: 140.624838888539, y: -111.34645257840437 },
    { x: 141.52927113561742, y: -110.42562808782533 },
    { x: 142.42528195070363, y: -109.49580596201253 },
    { x: 143.3129599804502, y: -108.55692710319758 },
    { x: 144.1903845473852, y: -107.61104515883122 },
    { x: 145.05900354683362, y: -106.65657926360964 },
    { x: 145.91863968549035, y: -105.69380274471156 },
    { x: 146.76920431670285, y: -104.722722989358 },
    { x: 147.61049059828184, y: -103.74365026083291 },
    { x: 148.4423803346906, y: -102.75671752911508 },
    { x: 149.2644893904347, y: -101.76236064024623 },
    { x: 150.07805881864988, y: -100.75916863500662 },
    { x: 150.88161117512695, y: -99.74893660811037 },
    { x: 151.6755305953603, y: -98.73116961574742 },
    { x: 152.4594329438556, y: -97.70636998894885 },
    { x: 153.23405694271736, y: -96.67364387396816 },
    { x: 153.99875251649357, y: -95.63390728621502 },
    { x: 154.75363786072097, y: -94.58704941737372 },
    { x: 155.49891981758884, y: -93.53284126359188 },
    { x: 156.23421425160282, y: -92.47185164088998 },
    { x: 156.95999394490977, y: -91.40341569937392 },
    { x: 157.67528378433175, y: -90.32903304491602 },
    { x: 158.38052700313142, y: -89.24809053816944 },
    { x: 159.07584179684554, y: -88.16048475803957 },
    { x: 159.76099177440068, y: -87.06654074225239 },
    { x: 160.43606558244934, y: -85.96619200581851 },
    { x: 161.10073818326552, y: -84.86014772195834 },
    { x: 161.75568920118548, y: -83.74735890528335 },
    { x: 162.40015036522038, y: -82.62911093225553 },
    { x: 163.03486039747483, y: -81.50425139639172 },
    { x: 163.65913967361263, y: -80.37405089971182 },
    { x: 164.27266315590776, y: -79.23898961158376 },
    { x: 164.8757854309704, y: -78.09863168596587 },
    { x: 165.46945206309445, y: -76.951337159786 },
    { x: 166.05233335249164, y: -75.79966201152597 },
    { x: 166.62493163019306, y: -74.64280842131284 },
    { x: 167.1871582495462, y: -73.48096106967274 },
    { x: 167.7396337371189, y: -72.31273115904908 },
    { x: 168.28164891969075, y: -71.13975126529299 },
    { x: 168.8124650751572, y: -69.96380909589752 },
    { x: 169.3332937077697, y: -68.78240038292817 },
    { x: 169.8433369976554, y: -67.59744580385686 },
    { x: 170.34327456915042, y: -66.40714287674837 },
    { x: 170.8326631889921, y: -65.21268833141215 },
    { x: 171.31162105271702, y: -64.01406739340611 },
    { x: 171.77967537817844, y: -62.81262453696057 },
    { x: 172.23797857185937, y: -61.605301452562585 },
    { x: 172.68537822727671, y: -60.394757539788635 },
    { x: 173.12216983327232, y: -59.180874603101984 },
    { x: 173.54882617199308, y: -57.96218997273557 },
    { x: 173.96475626575537, y: -56.740476581740374 },
    { x: 174.37037379893772, y: -55.514094467044245 },
    { x: 174.76499914720392, y: -54.285392764939736 },
    { x: 175.1491346415851, y: -53.05296790342815 },
    { x: 175.52263253766037, y: -51.81718924356177 },
    { x: 175.88540418877713, y: -50.57817498087734 },
    { x: 176.23736094828286, y: -49.335821694280206 },
    { x: 176.57850281617752, y: -48.090483970380575 },
    { x: 176.90859340138772, y: -46.84285620795674 },
    { x: 177.22789864387104, y: -45.591667804988845 },
    { x: 177.53594576148055, y: -44.33851440122276 },
    { x: 177.8329120475214, y: -43.0818151313547 },
    { x: 178.11850201315173, y: -41.82304743959382 },
    { x: 178.3925679139506, y: -40.56232952147685 },
    { x: 178.65528704322315, y: -39.29811006058417 },
    { x: 178.90612752105406, y: -38.03196992221959 },
    { x: 179.14497115190662, y: -36.763598843099174 },
    { x: 179.3715815447073, y: -35.492893402128296 },
    { x: 179.58557456396184, y: -34.22004566705413 },
    { x: 179.78659562305992, y: -32.94508518676087 },
    { x: 179.97426058650726, y: -31.667701697964592 },
    { x: 180.14786028108335, y: -30.38811681729667 },
    { x: 180.30627184918933, y: -29.106832875788214 },
    { x: 180.44863837318383, y: -27.824071490070597 },
    { x: 180.57283233340567, y: -26.53924168246016 },
    { x: 180.67521921710036, y: -25.253141272829843 },
    { x: 180.47210018722527, y: -24.262470607262852 },
    { x: 179.19133335119, y: -24.42942180289775 },
    { x: 177.9117189216379, y: -24.596225254111737 },
    { x: 176.63201584543324, y: -24.763028705325723 },
    { x: 175.35219457369186, y: -24.929861705423892 },
    { x: 174.072136910877, y: -25.096724254406244 },
    { x: 172.7928475190509, y: -25.263483382293956 },
    { x: 171.51335128503553, y: -25.430257284623757 },
    { x: 170.23261399788447, y: -25.597208480258658 },
    { x: 168.95178806408083, y: -25.764174450335652 },
    { x: 168.50837750802825, y: -26.77903087760657 },
    { x: 168.29816674594915, y: -28.051538800512624 },
    { x: 168.06744905824698, y: -29.320914541695267 },
    { x: 167.8198885065604, y: -30.586596672355007 },
    { x: 167.5566670462567, y: -31.85118549429998 },
    { x: 167.27967580592372, y: -33.11174089355394 },
    { x: 166.98938756770826, y: -34.369503923252594 },
    { x: 166.68642285817822, y: -35.62414954566993 },
    { x: 166.3712249105964, y: -36.8760914451845 },
    { x: 166.0442369582254, y: -38.12488638853356 },
    { x: 165.70587268544395, y: -39.370032044686006 },
    { x: 165.35619119002038, y: -40.61240010572522 },
    { x: 164.99525156972294, y: -41.852330383819336 },
    { x: 164.62346750893033, y: -43.08828633699082 },
    { x: 164.2408685565267, y: -44.32119875509143 },
    { x: 163.8477206524696, y: -45.550580081532146 },
    { x: 163.4441124434117, y: -46.776474639639254 },
    { x: 163.02971889162697, y: -47.99938476044386 },
    { x: 162.605130974799, y: -49.21833533076793 },
    { x: 162.17037824181205, y: -50.433503643916545 },
    { x: 161.72519475270843, y: -51.644934023215995 },
    { x: 161.26961005637236, y: -52.853187897465745 },
    { x: 160.8041560327191, y: -54.056906017993384 },
    { x: 160.32844854625426, y: -55.25672368580885 },
    { x: 159.84266489028295, y: -56.45230108874403 },
    { x: 159.34650957596338, y: -57.64448036999814 },
    { x: 158.84057358097917, y: -58.831798859804124 },
    { x: 158.3244136720676, y: -60.014817986961454 },
    { x: 157.79829578918626, y: -61.19336045816503 },
    { x: 157.2621312856827, y: -62.3675296945095 },
    { x: 156.71565422159918, y: -63.5374291170895 },
    { x: 156.15927828131427, y: -64.70221658270583 },
    { x: 155.59303301371224, y: -65.86202506133728 },
    { x: 155.0167706743721, y: -67.01692842519432 },
    { x: 154.43013667668365, y: -68.16716306535042 },
    { x: 153.8337219983306, y: -69.3118425152801 },
    { x: 153.2272902482394, y: -70.45136568491981 },
    { x: 152.61095962194688, y: -71.58530411544889 },
    { x: 151.98449372837953, y: -72.71386464905665 },
    { x: 151.34777437200063, y: -73.83707683462724 },
    { x: 150.7012447860729, y: -74.95432753281388 },
    { x: 150.04469812840708, y: -76.06571277749016 },
    { x: 149.37825259453987, y: -77.17098140314053 },
    { x: 148.70155359786116, y: -78.27059141746983 },
    { x: 148.0150443716336, y: -79.36355293285791 },
    { x: 147.31839987813123, y: -80.45038305477797 },
    { x: 146.61188605731166, y: -81.53057206497787 },
    { x: 145.8951778714489, y: -82.60455580949932 },
    { x: 145.16865945603735, y: -83.67158079179562 },
    { x: 144.43224216442442, y: -84.73170610963516 },
    { x: 143.68586689884177, y: -85.78488743969164 },
    { x: 142.92971095259452, y: -86.83079974423907 },
    { x: 142.16333109241984, y: -87.86993796708752 },
    { x: 141.38731829600147, y: -88.90134915672206 },
    { x: 140.6014952700343, y: -89.92529925310033 },
    { x: 139.80583246563413, y: -90.941566639591 },
    { x: 139.00018213838, y: -91.95034338394123 },
    { x: 138.1849579726506, y: -92.95106805735156 },
    { x: 137.3599826751407, y: -93.94382191925347 },
    { x: 136.52549263692387, y: -94.92823560859468 },
    { x: 135.68104462473727, y: -95.90479668196421 },
    { x: 134.827288714033, y: -96.87262606005761 },
    { x: 133.96398851373755, y: -97.83198968283254 },
    { x: 133.09114402385092, y: -98.78276935475226 },
    { x: 132.2088734399099, y: -99.72473607196436 },
    { x: 131.31676307753585, y: -100.65830351884738 },
    { x: 130.41566985437012, y: -101.58254090554956 },
    { x: 129.5054460259918, y: -102.49754426594451 },
    { x: 128.5860915924009, y: -103.40326188948491 },
    { x: 127.6571928692188, y: -104.30005575000196 },
    { x: 126.7195772252027, y: -105.18709847873858 },
    { x: 125.77297872039489, y: -106.0645747562209 },
    { x: 124.81751555033213, y: -106.93238116135429 },
    { x: 123.85298087282516, y: -107.79066543855964 },
    { x: 122.87987701890506, y: -108.63891786958482 },
    { x: 121.8982926352244, y: -109.47710151832457 },
    { x: 120.90825727066733, y: -110.30512035090531 },
    { x: 119.90977092523389, y: -111.12293004400077 },
    { x: 118.90268585450313, y: -111.93070789091605 },
    { x: 117.88774078057966, y: -112.7278333650833 },
    { x: 116.8645220190849, y: -113.5146610531127 },
    { x: 115.83347280328161, y: -114.29085114283616 },
    { x: 114.79394305771775, y: -115.05689857806377 },
    { x: 113.74717383552901, y: -115.81190211782791 },
    { x: 112.69254461014755, y: -116.5562680592861 },
    { x: 111.63061681037284, y: -117.28969352637549 },
    { x: 110.56076990963705, y: -118.01256265459041 },
    { x: 109.48418586330749, y: -118.72408501127903 },
    { x: 108.40021459593213, y: -119.42479986357763 },
    { x: 107.3092106941212, y: -120.11447820763384 },
    { x: 106.21152874448487, y: -120.79295752458461 },
    { x: 105.10643002491854, y: -121.4606958221348 },
    { x: 103.99512603967376, y: -122.11703563761132 },
    { x: 102.87723265325613, y: -122.76225768541396 },
    { x: 101.75289761008658, y: -123.39628070611116 },
    { x: 100.62185497020744, y: -124.01933370355535 },
    { x: 99.48522759121768, y: -124.6308626361681 },
    { x: 98.34257223985456, y: -125.23113344390708 },
    { x: 97.19409575830734, y: -125.82012396510913 },
    { x: 96.03944355996586, y: -126.39808536528983 },
    { x: 94.87967940466068, y: -126.96450053897593 },
    { x: 93.71436005912908, y: -127.5197166855566 },
    { x: 92.54375146332868, y: -128.06365254560038 },
    { x: 91.36785361725948, y: -128.59635982965455 },
    { x: 90.18669606980569, y: -129.1179197971506 },
    { x: 89.00113573860861, y: -129.62804434646776 },
    { x: 87.8106998415213, y: -130.1269994175637 },
    { x: 86.61568386738561, y: -130.61476284877526 },
    { x: 85.41585142512805, y: -131.09151193340756 },
    { x: 84.21188213908485, y: -131.55702505482918 },
    { x: 83.00383510702439, y: -132.01141302135585 },
    { x: 81.79162168229408, y: -132.4548088029664 },
    { x: 80.57521231600977, y: -132.88727149742917 },
    { x: 79.35525708362347, y: -133.30873461975474 },
    { x: 78.13154914294593, y: -133.71943456101658 },
    { x: 76.90473856942914, y: -134.11971482699337 },
    { x: 75.67444122757874, y: -134.5093907371589 },
    { x: 74.44006613971106, y: -134.88877994201818 },
    { x: 73.2030316522669, y: -135.25747245080314 },
    { x: 71.96304227640442, y: -135.6154387146296 },
    { x: 70.720157109892, y: -135.96262332933972 },
    { x: 69.47354878397248, y: -136.2993624134911 },
    { x: 68.2246060962025, y: -136.6252939932525 },
    { x: 66.97285626443512, y: -136.94028140503457 },
    { x: 65.718565228628, y: -137.2444871677003 },
    { x: 64.46096471779235, y: -137.5380959617758 },
    { x: 63.20165037167408, y: -137.8206313115037 },
    { x: 61.94011985924207, y: -138.0921818635365 },
    { x: 60.676166338307034, y: -138.35293968562138 },
    { x: 59.409819357753165, y: -138.60288630970578 },
    { x: 58.14128575976975, y: -138.8417927319372 },
    { x: 56.870801935430244, y: -139.06979561590504 },
    { x: 55.59854517803974, y: -139.2868949616093 },
    { x: 54.32448593871407, y: -139.49304275211318 },
    { x: 53.048062788653745, y: -139.68826484269033 },
    { x: 51.77057587876283, y: -139.87252429723554 },
    { x: 50.49167062243111, y: -140.04590976240132 },
    { x: 49.21111062858514, y: -140.20825133210366 },
    { x: 47.929486874908584, y: -140.35968936354237 },
    { x: 46.64653342144377, y: -140.50030880975956 },
    { x: 45.36171838827543, y: -140.63004318576574 },
    { x: 44.07648967072852, y: -140.74880753851895 },
    { x: 42.79031538888775, y: -140.85679762937687 },
    { x: 41.5032250916373, y: -140.9539506669606 },
    { x: 40.21507103455625, y: -141.04022971516494 },
    { x: 38.92653284198083, y: -141.11579729285287 },
    { x: 37.63749231837429, y: -141.1806201575297 },
    { x: 36.34806765927337, y: -141.23462074337442 },
    { x: 35.0576678869944, y: -141.27804652229213 },
    { x: 33.76738631025217, y: -141.3107940731881 },
    { x: 32.47689789132066, y: -141.33285600884136 },
    { x: 31.18605488577895, y: -141.3444465586622 },
    { x: 29.89550736907907, y: -141.34543275267183 },
    { x: 28.60445752134807, y: -141.33591801196485 },
    { x: 27.313850906879825, y: -141.31607593623585 },
    { x: 26.023436360158772, y: -141.28564797274822 },
    { x: 24.733568467795106, y: -141.2449887081122 },
    { x: 23.443331214379146, y: -141.1939762531805 },
    { x: 22.15403952525705, y: -141.13268448016356 },
    { x: 20.865250167166067, y: -141.06131284402963 },
    { x: 19.577110884527116, y: -140.97961017926318 },
    { x: 18.28911934630908, y: -140.8879199916428 },
    { x: 17.002457507879285, y: -140.78612039202125 },
    { x: 15.716563940438256, y: -140.6743960609247 },
    { x: 14.431571613964811, y: -140.5527137558584 },
    { x: 13.147761242858694, y: -140.4211879787486 },
    { x: 11.86427590947859, y: -140.27978918071108 },
    { x: 10.582356666960195, y: -140.12864294450367 },
    { x: 9.301634154251218, y: -139.96785269122097 },
    { x: 8.022123145793751, y: -139.79737040392618 },
    { x: 6.743454280535505, y: -139.61729211649288 },
    { x: 5.466573122770339, y: -139.42772125001576 },
    { x: 4.191125085888058, y: -139.22871320865266 },
    { x: 2.9176715986881403, y: -139.02040096238238 },
    { x: 1.6450159313611687, y: -138.80259983067876 },
    { x: 0.37413319708518683, y: -138.57564223848888 },
    { x: -0.8949470552556216, y: -138.33936936056028 },
    { x: -2.1616633968617767, y: -138.0942281237662 },
    { x: -3.4270943620059637, y: -137.83976790762284 },
    { x: -4.690974010730534, y: -137.5763137498562 },
    { x: -5.952726139793917, y: -137.3039542971189 },
    { x: -7.212483719174936, y: -137.0226415324741 },
    { x: -8.470099004452676, y: -136.7326487831005 },
    { x: -9.725926582237332, y: -136.43369533459833 },
    { x: -10.979464121497793, y: -136.12612099913574 },
    { x: -12.231021885517984, y: -135.8099442447653 },
    { x: -13.480230513245612, y: -135.48504687595033 },
    { x: -14.72759233571179, y: -135.1515987987748 },
    { x: -15.972191337506846, y: -134.80986225958597 },
    { x: -17.214352556356786, y: -134.4595897864787 },
    { x: -18.45409076670371, y: -134.10105101302116 },
    { x: -19.691450291873885, y: -133.73427179448706 },
    { x: -20.926697071824968, y: -133.35897141647663 },
    { x: -22.159166256662832, y: -132.9756152739158 },
    { x: -23.389271530766038, y: -132.584122107373 },
    { x: -24.61659920975603, y: -132.1845177721219 },
    { x: -25.84166639910601, y: -131.7766988470679 },
    { x: -27.06404463999532, y: -131.36094604661074 },
    { x: -28.283275924719124, y: -130.93743666405547 },
    { x: -29.49946367437206, y: -130.50598601887597 },
    { x: -30.713479581037536, y: -130.06647591553553 },
    { x: -31.924230336000768, y: -129.61934220007583 },
    { x: -33.132129623640324, y: -129.16445928973909 },
    { x: -34.337133120629936, y: -128.7016794401044 },
    { x: -35.539093082548675, y: -128.2312538166873 },
    { x: -36.738393644890934, y: -127.75304206228796 },
    { x: -37.93413356668912, y: -127.26742831240071 },
    { x: -39.12699247227944, y: -126.77400626986808 },
    { x: -40.316083895136416, y: -126.27324132961593 },
    { x: -41.50306257277429, y: -125.76449819063431 },
    { x: -42.685756662205605, y: -125.24867070666978 },
    { x: -43.865451539892334, y: -124.72513096393347 },
    { x: -45.04194036364518, y: -124.19393806019369 },
    { x: -46.215518622305986, y: -123.65502551046106 },
    { x: -47.38504868383371, y: -123.1089251946509 },
    { x: -48.551106751469895, y: -122.5551938795004 },
    { x: -49.713279140836, y: -121.99401624553576 },
    { x: -50.87227502515241, y: -121.42509680391512 },
    { x: -52.027843238903586, y: -120.84850942684896 },
    { x: -53.17869840562753, y: -120.26457176484223 },
    { x: -54.32559402187094, y: -119.67305481404252 },
    { x: -55.46895854645446, y: -119.07365569838696 },
    { x: -56.608644234957175, y: -118.46605676737056 },
    { x: -57.743040673191096, y: -117.85119619806613 },
    { x: -58.873448012060294, y: -117.22815797506402 },
    { x: -59.99955598828085, y: -116.59672048173286 },
    { x: -61.1212759552002, y: -115.95686894363052 },
    { x: -62.2374407318931, y: -115.3086920074096 },
    { x: -63.34880381490625, y: -114.65145833818652 },
    { x: -64.45425712108276, y: -113.98528613149803 },
    { x: -65.55362335711754, y: -113.30939234191328 },
    { x: -66.64691729745269, y: -112.62267627349645 },
    { x: -67.73317860335223, y: -111.92390426033289 },
    { x: -68.80954103305042, y: -111.2119312831605 },
    { x: -69.60125906141214, y: -110.40144971334244 },
    { x: -69.14187733345851, y: -109.19478409161754 },
    { x: -68.74753269959204, y: -107.96578690067119 },
    { x: -68.44972427035198, y: -106.71074975553844 },
    { x: -68.36689874798655, y: -105.4236299094038 },
    { x: -68.4237064778287, y: -104.13388759979792 },
    { x: -68.55935063067153, y: -102.85035055587049 },
    { x: -68.28670307631344, y: -102.02347674255185 },
    { x: -67.00066176445148, y: -102.13367930611297 },
    { x: -65.71119278202428, y: -102.19173547631186 },
    { x: -64.42023158094585, y: -102.19698040325437 },
    { x: -63.130703500750286, y: -102.1434599867776 },
    { x: -61.846907904086265, y: -102.014789370602 },
    { x: -60.57637975642048, y: -101.78815681613814 },
    { x: -59.32089199080393, y: -101.48792537839506 },
    { x: -58.080341186141965, y: -101.13169141790384 },
    { x: -56.85415113919303, y: -100.72887364149783 },
    { x: -55.644065234123914, y: -100.28060229399706 },
    { x: -54.57476498774551, y: -100.95635572638194 },
    { x: -53.49878669354171, y: -101.66929642951135 },
    { x: -52.41316068865209, y: -102.36784682604353 },
    { x: -51.3199701694116, y: -103.0537281384822 },
    { x: -50.2197617901776, y: -103.72835871326812 },
    { x: -49.11243212985545, y: -104.39287618244235 },
    { x: -47.99969502372779, y: -105.0470589293735 },
    { x: -46.88168344177343, y: -105.69129108955599 },
    { x: -45.75811666959263, y: -106.32622273844181 },
    { x: -44.628846962764484, y: -106.95241530483048 },
    { x: -43.49513014886677, y: -107.56918916438576 },
    { x: -42.356582092405105, y: -108.17719439255967 },
    { x: -41.21315847005322, y: -108.7765048615627 },
    { x: -40.06522864286341, y: -109.36714273305795 },
    { x: -38.913516558498145, y: -109.94880513098258 },
    { x: -37.75701755489521, y: -110.52214951800966 },
    { x: -36.59661809858009, y: -111.08671049921325 },
    { x: -35.43187495629005, y: -111.64295346951931 },
    { x: -34.26271425581463, y: -112.19067158673853 },
    { x: -33.089904268142575, y: -112.72985746364985 },
    { x: -31.91313472998999, y: -113.2603707430534 },
    { x: -30.732538611335677, y: -113.78241087991745 },
    { x: -29.54789429554827, y: -114.29595571257882 },
    { x: -28.35982230919562, y: -114.80074668830093 },
    { x: -27.168440847814455, y: -115.29683551763108 },
    { x: -25.973114610394834, y: -115.7842517494535 },
    { x: -24.774656191251797, y: -116.26295106044188 },
    { x: -23.571883635018022, y: -116.73302209724876 },
    { x: -22.366215288134292, y: -117.19420630713758 },
    { x: -21.15716359401159, y: -117.64642981789783 },
    { x: -19.945024041491745, y: -118.08970740397163 },
    { x: -18.728791968512535, y: -118.52426806921139 },
    { x: -17.510166435914485, y: -118.94949867427033 },
    { x: -16.288512142687665, y: -119.36559128689561 },
    { x: -15.063341532243044, y: -119.77262716651876 },
    { x: -13.834994416748733, y: -120.17047334316092 },
    { x: -12.604150420540943, y: -120.55884171520137 },
    { x: -11.370573152546212, y: -120.93776921874526 },
    { x: -10.133967123922705, y: -121.30730017711892 },
    { x: -8.894435755765064, y: -121.66729423312248 },
    { x: -7.651757431441918, y: -122.01786958229262 },
    { x: -6.4069220385733985, y: -122.35847957027201 },
    { x: -5.159323825033754, y: -122.68951571977604 },
    { x: -3.9092582796648143, y: -123.01049786143676 },
    { x: -2.6562082969933747, y: -123.32178796908539 },
    { x: -1.4012228624079377, y: -123.62292064779605 },
    { x: -0.14371099822483957, y: -123.91394022089503 },
    { x: 1.1160318067140877, y: -124.19486885004545 },
    { x: 2.378640853418782, y: -124.46555879082642 },
    { x: 3.6428603143114593, y: -124.72580320104863 },
    { x: 4.909458460380882, y: -124.97576459957509 },
    { x: 6.178213674995676, y: -125.21511056145877 },
    { x: 7.44846110826172, y: -125.4437746017102 },
    { x: 8.721057677820324, y: -125.66190446475035 },
    { x: 9.99504304493554, y: -125.86916772563214 },
    { x: 11.270712698449193, y: -126.06549051214512 },
    { x: 12.548037089477107, y: -126.2509245348366 },
    { x: 13.827075315787642, y: -126.42539592149612 },
    { x: 15.107369369675963, y: -126.58871999159753 },
    { x: 16.38900789779462, y: -126.74076377516201 },
    { x: 17.671784057954326, y: -126.88154943385274 },
    { x: 18.95667296333313, y: -127.01110651655384 },
    { x: 20.24209374862723, y: -127.12918385774977 },
    { x: 21.528401000446827, y: -127.23575190855637 },
    { x: 22.815579944349825, y: -127.33061860122642 },
    { x: 24.10382264808342, y: -127.41385780797042 },
    { x: 25.392937043900414, y: -127.48537349491473 },
    { x: 26.68268674072735, y: -127.54507701540683 },
    { x: 27.97231824201755, y: -127.5928723355731 },
    { x: 29.2627475631807, y: -127.62873729375042 },
    { x: 30.55367921537496, y: -127.65258324328623 },
    { x: 31.844344927611573, y: -127.66433631197009 },
    { x: 33.13518793315328, y: -127.66394478925467 },
    { x: 34.42623778088428, y: -127.65133480292948 },
    { x: 35.717110335310174, y: -127.62643248078412 },
    { x: 37.007480558704955, y: -127.58920827393439 },
    { x: 38.29737799995281, y: -127.53961785905398 },
    { x: 39.586595816864445, y: -127.47763168725874 },
    { x: 40.87510446055568, y: -127.40319066078028 },
    { x: 42.16308122433163, y: -127.31623568185027 },
    { x: 43.450112423813714, y: -127.21675197602659 },
    { x: 44.73602076569684, y: -127.10470260720402 },
    { x: 46.0206289566759, y: -126.98007280094045 },
    { x: 47.30435068112947, y: -126.84278129780441 },
    { x: 48.58594488592185, y: -126.69291674444842 },
    { x: 49.866534428652, y: -126.53028707312532 },
    { x: 51.145144196141885, y: -126.35503264103494 },
    { x: 52.42236516607515, y: -126.16702047819848 },
    { x: 53.697015383084484, y: -125.9664204907 },
    { x: 54.97033590030558, y: -125.75298890024497 },
    { x: 56.24108566460274, y: -125.52693993624374 },
    { x: 57.50982610477544, y: -125.28813324149642 },
    { x: 58.77637992751859, y: -125.03659097766615 },
    { x: 60.03980156853832, y: -124.77250521250014 },
    { x: 61.30029787002392, y: -124.49582423545104 },
    { x: 62.55798702751211, y: -124.20651849763468 },
    { x: 63.81307588319219, y: -123.90453628850373 },
    { x: 65.06476661719121, y: -123.5900844502475 },
    { x: 66.31344336500354, y: -123.26305217455028 },
    { x: 67.55851514894553, y: -122.92359459305406 },
    { x: 68.80080933777428, y: -122.57148270190638 },
    { x: 70.03911442723833, y: -122.20709324938059 },
    { x: 71.27343041733764, y: -121.83047055880297 },
    { x: 72.50408234579824, y: -121.44151859629991 },
    { x: 73.7307747237783, y: -121.04037771907133 },
    { x: 74.953862137888, y: -120.62694450602253 },
    { x: 76.17245812160186, y: -120.20154399487953 },
    { x: 77.38644447938316, y: -119.76427221951596 },
    { x: 78.5962939933788, y: -119.31499620995298 },
    { x: 79.80233170131481, y: -118.85362731953802 },
    { x: 81.00343474559224, y: -118.38169470302759 },
    { x: 82.20060778827332, y: -117.89931655595842 },
    { x: 83.39320075390599, y: -117.4063968444569 },
    { x: 84.58195236459487, y: -116.90272872633375 },
    { x: 85.76579886050932, y: -116.38861507765185 },
    { x: 86.94512437714376, y: -115.86374563512727 },
    { x: 88.1193379368145, y: -115.32825336873884 },
    { x: 89.28882367501593, y: -114.78170981966592 },
    { x: 90.4533452006746, y: -114.22422579622418 },
    { x: 91.61231153610684, y: -113.65597120449766 },
    { x: 92.76569313242845, y: -113.07676875118129 },
    { x: 93.91360818517619, y: -112.4865150151804 },
    { x: 95.05602714546585, y: -111.88503270318992 },
    { x: 96.19221129119285, y: -111.27261730405166 },
    { x: 97.32219017124139, y: -110.64910629890264 },
    { x: 98.4459046878431, y: -110.01441104109027 },
    { x: 99.56370942760817, y: -109.36822126733065 },
    { x: 100.67433378851675, y: -108.7111353425285 },
    { x: 101.77854604155756, y: -108.04262877398952 },
    { x: 102.87599160012043, y: -107.36273849781901 },
    { x: 103.96613858429008, y: -106.67167874342724 },
    { x: 105.04931203179247, y: -105.96919095807765 },
    { x: 106.12471412275471, y: -105.25563711560146 },
    { x: 107.19249260159768, y: -104.53085469713564 },
    { x: 108.25261791943721, y: -103.79462208604888 },
    { x: 109.30523782069422, y: -103.04677676347809 },
    { x: 110.34943628995903, y: -102.28793925599119 },
    { x: 111.38533152276837, y: -101.51791010861993 },
    { x: 112.4128053235855, y: -100.73669670858531 },
    { x: 113.4318872412946, y: -99.94416608590855 },
    { x: 114.44210449374877, y: -99.14037733835801 },
    { x: 115.44298429880104, y: -98.32587712029107 },
    { x: 116.43505853636674, y: -97.50014832623451 },
    { x: 117.41776577764637, y: -96.6635529300196 },
    { x: 118.39137196259759, y: -95.81559598783628 },
    { x: 119.35493152692652, y: -94.95719351509418 },
    { x: 120.30891725278013, y: -94.08789489130955 },
    { x: 121.25315184685326, y: -93.2077370525876 },
    { x: 122.18763530914596, y: -92.31648360785488 },
    { x: 123.1115107220169, y: -91.41511705751046 },
    { x: 124.0251326720763, y: -90.50326804050206 },
    { x: 124.92811702382974, y: -89.58098088015598 },
    { x: 125.82040467950887, y: -88.64849196754564 },
    { x: 126.70226157907136, y: -87.70557968603968 },
    { x: 127.57280125599169, y: -86.75284978776388 },
    { x: 128.4324669435326, y: -85.78999200943429 },
    { x: 129.28087450619972, y: -84.81750129486099 },
    { x: 130.11802394399308, y: -83.83505260631796 },
    { x: 130.94391525691262, y: -82.84279368822611 },
    { x: 131.75831205388494, y: -81.84114561218507 },
    { x: 132.5606824549947, y: -80.83039647981562 },
    { x: 133.35158788904138, y: -79.81011044507603 },
    { x: 134.13043737834133, y: -78.78106316617615 },
    { x: 134.89734911843126, y: -77.74284834595844 },
    { x: 135.65208671823777, y: -76.69599047711715 },
    { x: 136.39476837329752, y: -75.64049694687333 },
    { x: 137.1254827302631, y: -74.57573984143808 },
    { x: 137.8435206159141, y: -73.50321876668372 },
    { x: 138.54917751909232, y: -72.42256436155792 },
    { x: 139.24218749984018, y: -71.33365104330294 },
    { x: 139.9229642425362, y: -70.23641232692934 },
    { x: 140.59073947619163, y: -69.13202278058343 },
    { x: 141.24574959187993, y: -68.0197436821606 },
    { x: 141.88787639406434, y: -66.90032852820754 },
    { x: 142.51729717605002, y: -65.7733340854615 },
    { x: 143.13350960680583, y: -64.63932178272195 },
    { x: 143.73680917517356, y: -63.49835071775727 },
    { x: 144.32692994119563, y: -62.35073115385137 },
    { x: 144.90390145375616, y: -61.19610850439407 },
    { x: 145.46787145727612, y: -60.03466006269045 },
    { x: 146.0182489740718, y: -58.867582558549934 },
    { x: 146.55521129744835, y: -57.69410772098377 },
    { x: 147.0788175251741, y: -56.51457536216005 },
    { x: 147.58924495055413, y: -55.32846837660558 },
    { x: 148.08569575371556, y: -54.13716078743487 },
    { x: 148.56852452126853, y: -52.940327556921915 },
    { x: 149.03776080209724, y: -51.737835715087876 },
    { x: 149.49313865624404, y: -50.52962616416439 },
    { x: 149.93448079040385, y: -49.31673311509788 },
    { x: 150.3617576556925, y: -48.09871333462558 },
    { x: 150.7747624099206, y: -46.87592140935771 },
    { x: 151.17361324862503, y: -45.64826869264171 },
    { x: 151.5579555851955, y: -44.41560744005665 },
    { x: 151.92755302855858, y: -43.1788979903385 },
    { x: 152.28225783429332, y: -41.937889177971705 },
    { x: 152.62183361132628, y: -40.692551454072074 },
    { x: 152.946043968584, y: -39.44301778861843 },
    { x: 153.25447522168793, y: -38.18970186598934 },
    { x: 153.54659549072272, y: -36.932736656163634 },
    { x: 153.82219793349915, y: -35.67150163257345 },
    { x: 154.08054382791258, y: -34.40610021631345 },
    { x: 154.32053986524826, y: -33.13731545281447 },
    { x: 154.54106318790727, y: -31.86551670312881 },
    { x: 154.74031131395438, y: -30.59024595955163 },
    { x: 154.91559529492892, y: -29.31153277096711 },
    { x: 155.06056212073153, y: -28.028579317502302 },
    { x: 154.32358340031914, y: -27.629506862166522 },
    { x: 153.0439985196512, y: -27.797167231021824 },
    { x: 151.76432499233073, y: -27.964812825435025 },
    { x: 150.48417868286333, y: -28.13254706650078 },
    { x: 149.2045938021954, y: -28.30019266091399 },
    { x: 147.92468388380146, y: -28.46788257865347 },
    { x: 146.645010356481, y: -28.635542947508767 },
    { x: 145.36477540036105, y: -28.803277188574523 },
    { x: 144.08471773754619, y: -28.970981880756096 },
    { x: 142.80510330799407, y: -29.138642249611394 },
    { x: 142.39936757927498, y: -30.124836259224637 },
    { x: 142.26796369131245, y: -31.40863185588866 },
    { x: 142.0984417427536, y: -32.68852699984051 },
    { x: 141.89718429258204, y: -33.963280637944486 },
    { x: 141.66758946247882, y: -35.23354284565262 },
    { x: 141.41193251652604, y: -36.49857490086034 },
    { x: 141.13136586120686, y: -37.75887913459875 },
    { x: 140.82769197845644, y: -39.01327359150052 },
    { x: 140.50132455265336, y: -40.262157181502126 },
    { x: 140.15335689251236, y: -41.50499802468829 },
    { x: 139.7842913290646, y: -42.74219503099546 },
    { x: 139.39483703553043, y: -43.97252192173004 },
    { x: 138.98528950075172, y: -45.19649580236524 },
    { x: 138.5562397024121, y: -46.413717762964595 },
    { x: 138.10801267823763, y: -47.62406960799135 },
    { x: 137.64081527041756, y: -48.827876375171535 },
    { x: 137.15538620105647, y: -50.023778815832735 },
    { x: 136.6518732145753, y: -51.21216106546931 },
    { x: 136.13051270204744, y: -52.39290492854453 },
    { x: 135.5914524078939, y: -53.56623202168979 },
    { x: 135.03537195645086, y: -54.731019487306106 },
    { x: 134.4623008966025, y: -55.88763668644577 },
    { x: 133.8726233638432, y: -57.03549264142514 },
    { x: 133.2663984559413, y: -58.17519310436993 },
    { x: 132.6440398572754, y: -59.306043676501886 },
    { x: 132.00578395891898, y: -60.42805913226306 },
    { x: 131.35201489636637, y: -61.54082578727491 },
    { x: 130.68264402296504, y: -62.64453570928461 },
    { x: 129.99784863202012, y: -63.73938096603937 },
    { x: 129.29904706997237, y: -64.82349997783564 },
    { x: 128.58558926136976, y: -65.89801560227238 },
    { x: 127.85712061960213, y: -66.96363701256998 },
    { x: 127.11423212235309, y: -68.01986187769732 },
    { x: 126.35781023614817, y: -69.06567076115012 },
    { x: 125.58803225429243, y: -70.10087159518115 },
    { x: 124.80433674798644, y: -71.12682362846284 },
    { x: 124.00775792817659, y: -72.14199770623874 },
    { x: 123.1982366970945, y: -73.14697741897143 },
    { x: 122.37571395697182, y: -74.14202131939753 },
    { x: 121.54066248995551, y: -75.12659014038071 },
    { x: 120.69405740922355, y: -76.1001446147846 },
    { x: 119.83504179713465, y: -77.06344562637693 },
    { x: 118.96405888695158, y: -78.01660398347342 },
    { x: 118.08187694966308, y: -78.95866673455909 },
    { x: 117.18837778973244, y: -79.8902617934229 },
    { x: 116.28332501608617, y: -80.8117141977908 },
    { x: 115.36763464413396, y: -81.72223351501096 },
    { x: 114.44198629821203, y: -82.62159812845196 },
    { x: 113.50567080509998, y: -83.5103842413554 },
    { x: 112.55907230029217, y: -84.38870266203693 },
    { x: 111.60298860366159, y: -85.25604367224443 },
    { x: 110.63750836186074, y: -86.11234817420953 },
    { x: 109.66257247712127, y: -86.95794859287925 },
    { x: 108.67841734051667, y: -87.7929852854535 },
    { x: 107.68516114758366, y: -88.61750257525854 },
    { x: 106.68321758270078, y: -89.43126407122091 },
    { x: 105.67291168359407, y: -90.23418851390909 },
    { x: 104.6540957058426, y: -91.02671913658584 },
    { x: 103.6274492737826, y: -91.80850873986203 },
    { x: 102.59238140973038, y: -92.58018523752652 },
    { x: 101.55016271570585, y: -93.3410025202537 },
    { x: 100.49987717629931, y: -94.09178056957964 },
    { x: 99.44190892700514, y: -94.83246767495703 },
    { x: 98.37782405868508, y: -95.56210349764991 },
    { x: 97.30614512712992, y: -96.28195125245712 },
    { x: 96.22778814774938, y: -96.99155293167381 },
    { x: 95.14290086496435, y: -97.69098240751046 },
    { x: 94.05133553435392, y: -98.38054255602992 },
    { x: 92.95442185570634, y: -99.05955375289601 },
    { x: 91.85071193369664, y: -99.7291314684866 },
    { x: 90.74094449042938, y: -100.3889802139599 },
    { x: 89.62535591697805, y: -101.0390408915475 },
    { x: 88.50480313098393, y: -101.67898846352342 },
    { x: 87.37916793691032, y: -102.3091849037189 },
    { x: 86.2479184548419, y: -102.93008821983878 },
    { x: 85.1113501736205, y: -103.54161715245154 },
    { x: 83.9695221910145, y: -104.1438381865466 },
    { x: 82.82293683805501, y: -104.73678087100815 },
    { x: 81.67159411474205, y: -105.32056340137291 },
    { x: 80.51419387017152, y: -105.89193540038076 },
    { x: 79.34893362240828, y: -106.44764649077152 },
    { x: 78.17643389802016, y: -106.98738640926125 },
    { x: 76.99666514812297, y: -107.51085966700819 },
    { x: 75.8100410570953, y: -108.01815491066482 },
    { x: 74.61623658721112, y: -108.50939772298894 },
    { x: 73.41625640053265, y: -108.98393802852854 },
    { x: 72.20915493276603, y: -109.44235203052517 },
    { x: 70.99649827477299, y: -109.88409307462145 },
    { x: 69.77763635110146, y: -110.30922764580679 },
    { x: 68.55242141733058, y: -110.7179699734915 },
    { x: 67.322419564322, y: -111.1099137605181 },
    { x: 66.08748304765486, y: -111.48498513467611 },
    { x: 64.84681404745615, y: -111.84358300590198 },
    { x: 63.601653616861626, y: -112.18550053200647 },
    { x: 62.352858673512564, y: -112.51036835193727 },
    { x: 61.09904041985236, y: -112.81882915392536 },
    { x: 59.841528555669264, y: -113.1106465468973 },
    { x: 58.580086689889804, y: -113.38576143308468 },
    { x: 57.3155717401553, y: -113.64438065467682 },
    { x: 56.04748137543462, y: -113.88648205001057 },
    { x: 54.77619973122217, y: -114.11224291239101 },
    { x: 53.50264282292761, y: -114.32158936960771 },
    { x: 52.2254809507627, y: -114.51483168494458 },
    { x: 50.94684163438864, y: -114.69184427564386 },
    { x: 49.66625209165849, y: -114.85274533724225 },
    { x: 48.38350548038296, y: -114.99780080969742 },
    { x: 47.098690447214615, y: -115.1270624035567 },
    { x: 45.812486616489664, y: -115.24062615269366 },
    { x: 44.52601684580706, y: -115.33863241430818 },
    { x: 43.23777414207347, y: -115.42116983505281 },
    { x: 41.94823128743582, y: -115.48856345265358 },
    { x: 40.65833384618796, y: -115.5407689437842 },
    { x: 39.367609036182984, y: -115.5779709889708 },
    { x: 38.07700242171474, y: -115.60042814095002 },
    { x: 36.78633670947813, y: -115.60822165915332 },
    { x: 35.494814079600204, y: -115.6014254157912 },
    { x: 34.20400062294267, y: -115.58034967414756 },
    { x: 32.91371904620044, y: -115.5451421786433 },
    { x: 31.623880702720953, y: -115.49597283536252 },
    { x: 30.334308299199115, y: -115.43284903152622 },
    { x: 29.046154242118075, y: -115.35611057930254 },
    { x: 27.75909349375181, y: -115.26591999755446 },
    { x: 26.47238733199574, y: -115.16238070737664 },
    { x: 25.186804027838633, y: -115.04568477651625 },
    { x: 23.902520874585583, y: -114.91601688549946 },
    { x: 22.619626518889145, y: -114.77353216596823 },
    { x: 21.338061862980947, y: -114.61839313678556 },
    { x: 20.058875892249493, y: -114.45088789957221 },
    { x: 18.780591162485628, y: -114.27096474378091 },
    { x: 17.504286207962036, y: -114.07894131991658 },
    { x: 16.229857607584073, y: -113.87495059795809 },
    { x: 14.957394008004293, y: -113.65916248398945 },
    { x: 13.686378303749485, y: -113.43163607577904 },
    { x: 12.417977675744892, y: -113.19265947494767 },
    { x: 11.151896635148674, y: -112.94232132814787 },
    { x: 9.888312475265936, y: -112.6808728008952 },
    { x: 8.626028466287254, y: -112.40821047209502 },
    { x: 7.366817541263624, y: -112.12485144722052 },
    { x: 6.110398985795304, y: -111.83071446684022 },
    { x: 4.856255694409087, y: -111.52594727537502 },
    { x: 3.6046831559468058, y: -111.21080842556152 },
    { x: 2.355238137145713, y: -110.8851649474209 },
    { x: 1.1091025933731347, y: -110.5494526869949 },
    { x: -0.13438832526504993, y: -110.20377506537811 },
    { x: -1.375190295442566, y: -109.84802127425485 },
    { x: -2.613406738254055, y: -109.48244986636173 },
    { x: -3.848683067089319, y: -109.10724552222491 },
    { x: -5.080605597569793, y: -108.72251905016005 },
    { x: -6.309691435168683, y: -108.32843296903017 },
    { x: -7.536044000980631, y: -107.92475088776182 },
    { x: -8.758850700690598, y: -107.51218936679642 },
    { x: -9.97862863977179, y: -107.09027562398705 },
    { x: -11.195067554940284, y: -106.65959324979633 },
    { x: -12.408137897311896, y: -106.2198763042666 },
    { x: -13.619139817790687, y: -105.77102875352428 },
    { x: -14.826462902188673, y: -105.31347905639 },
    { x: -16.030491286000235, y: -104.8472936978532 },
    { x: -17.23050102156289, y: -104.37279032841884 },
    { x: -18.427733162012323, y: -103.88945184261371 },
    { x: -19.6215524063386, y: -103.39778057146891 },
    { x: -20.811766686794535, y: -102.8975548983531 },
    { x: -21.998435101148484, y: -102.38912202265543 },
    { x: -23.181365581653267, y: -101.87243023382852 },
    { x: -24.3599966995094, y: -101.34774547183011 },
    { x: -25.535466086757925, y: -100.81472792449202 },
    { x: -26.706990697968006, y: -100.27342191514056 },
    { x: -27.874777375328915, y: -99.72400473708082 },
    { x: -29.039165931008753, y: -99.16617351424992 },
    { x: -30.19900395852439, y: -98.60035670546851 },
    { x: -31.35505972886458, y: -98.02634746854734 },
    { x: -32.50712639984004, y: -97.44377644243409 },
    { x: -33.65517442256659, y: -96.85293172874954 },
    { x: -34.79825823275037, y: -96.2538133274937 },
    { x: -35.93698358251713, y: -95.6462143964773 },
    { x: -37.07092201304622, y: -95.02976557464804 },
    { x: -38.2003099154111, y: -94.40431173036397 },
    { x: -39.32436424418091, y: -93.76961647255159 },
    { x: -40.442907706050576, y: -93.12516269573773 },
    { x: -41.55517203003131, y: -92.47059581331219 },
    { x: -42.66121631389148, y: -91.80446054272893 },
    { x: -43.75891303796992, y: -91.1253754736524 },
    { x: -44.84495272723809, y: -90.42826558522414 },
    { x: -44.20037336766645, y: -89.32283444071076 },
    { x: -43.63173464044556, y: -88.16442214685696 },
    { x: -43.09577697913125, y: -86.98995742167067 },
    { x: -42.623925622052326, y: -85.78901689625624 },
    { x: -42.222858617034184, y: -84.5621029016448 },
    { x: -41.86475568961836, y: -83.32207658967711 },
    { x: -41.53679262406938, y: -82.07310435302294 },
    { x: -41.23205498148837, y: -80.81821495231111 },
    { x: -40.94704121909961, y: -79.56006778711807 },
    { x: -40.67977156166285, y: -78.2975769359501 },
    { x: -40.63643812300824, y: -78.21666470383555 },
    { x: -40.877483145732434, y: -79.48482155354563 },
    { x: -41.16367886348851, y: -80.74305736539121 },
    { x: -41.48989854487069, y: -81.99182275985609 },
    { x: -41.85466474566981, y: -83.23014262376223 },
    { x: -42.257859270349144, y: -84.45650257679522 },
    { x: -42.69960031444542, y: -85.66887113316749 },
    { x: -43.18109938221015, y: -86.86641353690084 },
    { x: -43.70368617343157, y: -88.04651471174508 },
    { x: -44.269015425623955, y: -89.20743866075445 },
    { x: -44.87813612417579, y: -90.3451297995748 },
    { x: -45.53310191653781, y: -91.45695827751383 },
    { x: -46.23596645016074, y: -92.53959984510094 },
    { x: -46.98802987594865, y: -93.58845965084564 },
    { x: -47.79139016467854, y: -94.59974066313039 },
    { x: -48.64595866969787, y: -95.56651366861425 },
    { x: -49.552946895258124, y: -96.48455317685901 },
    { x: -50.518190745985514, y: -97.340842904382 },
    { x: -51.54300514722615, y: -98.12535100500304 },
    { x: -52.62043133675493, y: -98.83566924466119 },
    { x: -53.74373216897808, y: -99.47102196514662 },
    { x: -54.90606707720719, y: -100.03234734353218 },
    { x: -56.10112737466916, y: -100.5212188579006 },
    { x: -57.32214636688605, y: -100.93974186624996 },
    { x: -58.56410074354671, y: -101.2907161253566 },
    { x: -59.822366104276476, y: -101.57727381694392 },
    { x: -61.09290902638435, y: -101.80229595721978 },
    { x: -62.37335082469359, y: -101.96862662628685 },
    { x: -63.65909664771371, y: -102.07795011054351 },
    { x: -64.94872814900391, y: -102.13213537691439 },
    { x: -66.23999961336628, y: -102.13102729375753 },
    { x: -67.52939472358301, y: -102.07202555926479 },
    { x: -68.67057263073697, y: -101.79849892560225 },
    { x: -68.88967760695517, y: -100.52660414204298 },
    { x: -69.28037295362502, y: -99.29920259084254 },
    { x: -69.79034237130024, y: -98.11397468459252 },
    { x: -70.32774792793953, y: -96.93982022269014 },
    { x: -70.12198427293002, y: -97.32801868864651 },
    { x: -69.624307191075, y: -98.51868358958623 },
    { x: -69.20780089407116, y: -99.73979861567672 },
    { x: -68.87315978069678, y: -100.98616316330171 },
    { x: -68.62564355233647, y: -102.2523697866557 },
    { x: -68.47263943003603, y: -103.53360201761684 },
    { x: -68.42271659020855, y: -104.82297496617045 },
    { x: -68.48469537478275, y: -106.11237007638718 },
    { x: -68.66616984699368, y: -107.38979788850975 },
    { x: -68.97256222708896, y: -108.64298084116001 },
    { x: -69.4055863503512, y: -109.85847419203465 },
    { x: -69.96202138840444, y: -111.02235302946231 },
    { x: -70.6344653457608, y: -112.12358084520065 },
    { x: -71.41160099977813, y: -113.15341116953138 },
    { x: -72.28017567590028, y: -114.1075150909217 },
    { x: -73.22675940626598, y: -114.9848731728673 },
    { x: -74.23846887737139, y: -115.78731744618752 },
    { x: -75.30258329457565, y: -116.51747037435359 },
    { x: -76.40988340601362, y: -117.1803700421188 },
    { x: -77.55230236630327, y: -117.78127615086771 },
    { x: -78.72330987204016, y: -118.32501994316428 },
    { x: -79.92008400478474, y: -118.80730205635987 },
    { x: -81.1428907044947, y: -119.21889585136826 },
    { x: -82.3904150458239, y: -119.5487869816102 },
    { x: -83.65902251601779, y: -119.78460185183398 },
    { x: -84.94311360152363, y: -119.91299175360984 },
    { x: -86.2331735616345, y: -119.92075572292897 },
    { x: -87.51704303050899, y: -119.79677599211743 },
    { x: -88.77979982163458, y: -119.5333329151824 },
    { x: -90.00522159759477, y: -119.12836545745209 },
    { x: -91.17585974227934, y: -118.58664576372205 },
    { x: -92.2793037243314, y: -117.9184272968039 },
    { x: -93.3063195174437, y: -117.13759064504262 },
    { x: -94.25213497682064, y: -116.2592279010348 },
    { x: -95.1141941239804, y: -115.29925113891306 },
    { x: -95.89289586885944, y: -114.27028511944468 },
    { x: -96.587796978195, y: -113.18290834316723 },
    { x: -97.19521861590631, y: -112.04461883944218 },
    { x: -97.42921622975281, y: -111.58501549485717 },
    { x: -96.89813413432873, y: -112.76058830320034 },
    { x: -96.2479404867623, y: -113.87503185738959 },
    { x: -95.49606912872159, y: -114.9235075276399 },
    { x: -94.65070510112533, y: -115.89893096896839 },
    { x: -93.72016641487107, y: -116.79284381327759 },
    { x: -92.71228352426738, y: -117.59847197886853 },
    { x: -91.63621658341101, y: -118.3104892793672 },
    { x: -90.49697412817106, y: -118.91699490166883 },
    { x: -89.30178086073026, y: -119.40240180936678 },
    { x: -88.06102321387901, y: -119.75538539259787 },
    { x: -86.78851529097297, y: -119.96690369280203 },
    { x: -85.49999187283963, y: -120.02939219562839 },
    { x: -84.21330048552565, y: -119.93230194942355 },
    { x: -83.40606929296776, y: -120.212587890343 },
    { x: -83.52190091896578, y: -121.49779444622676 },
    { x: -83.70525174532234, y: -122.77527396889663 },
    { x: -83.94520345933176, y: -124.0438962135326 },
    { x: -84.23680662289335, y: -125.30104610388446 },
    { x: -84.57763822750412, y: -126.54605140283702 },
    { x: -84.96608785897605, y: -127.77721304954979 },
    { x: -85.40076671975255, y: -128.992477396572 },
    { x: -85.88086221551858, y: -130.19053690577857 },
    { x: -86.4057242708221, y: -131.37009881348646 },
    { x: -86.97431867471673, y: -132.5288878556136 },
    { x: -87.58583283288739, y: -133.66553000904545 },
    { x: -88.23983828651346, y: -134.77914250086704 },
    { x: -88.93448823033347, y: -135.86681476598633 },
    { x: -89.6691621377796, y: -136.9278967289513 },
    { x: -90.44272237681075, y: -137.9610956260789 },
    { x: -91.25409041315429, y: -138.96522950200185 },
    { x: -92.10134556933828, y: -139.93876550835316 },
    { x: -92.98323201778493, y: -140.88109050578595 },
    { x: -93.89815411874837, y: -141.79139189998526 },
    { x: -94.84492991686128, y: -142.6691932151936 },
    { x: -95.82100343364179, y: -143.51362275932757 },
    { x: -96.8251779392805, y: -144.32440720520847 },
    { x: -97.8555179818634, y: -145.10162781226782 },
    { x: -98.91047963219191, y: -145.84512944886367 },
    { x: -99.98868886715154, y: -146.55529625049036 },
    { x: -101.08789258432333, y: -147.23204326410593 },
    { x: -102.20654685450866, y: -147.87577309325727 },
    { x: -103.34325549292993, y: -148.4870508603545 },
    { x: -104.49712464584057, y: -149.06673717664935 },
    { x: -105.66574607917964, y: -149.61474339548937 },
    { x: -106.84821116475854, y: -150.13222931057868 },
    { x: -108.04746740377452, y: -150.6095176623473 },
    { x: -109.26598951527792, y: -151.03610382246814 },
    { x: -110.5015908818392, y: -151.40882236672306 },
    { x: -111.75270541259665, y: -151.725730455977 },
    { x: -113.01694703515246, y: -151.9843792264533 },
    { x: -114.29213651929814, y: -152.18315826396403 },
    { x: -115.57585824375171, y: -152.3207637239945 },
    { x: -116.86416743247472, y: -152.39621679975622 },
    { x: -118.15475188527982, y: -152.40926632573363 },
    { x: -119.44444987155944, y: -152.36012653133702 },
    { x: -120.73087531891576, y: -152.24935515175537 },
    { x: -122.01005390242618, y: -152.07835945259788 },
    { x: -123.28000584685039, y: -151.84883110748407 },
    { x: -124.53831553090643, y: -151.56259845362277 },
    { x: -125.78356460815351, y: -151.22195152953816 },
    { x: -127.0131010662362, y: -150.82928010123857 },
    { x: -128.2255878181452, y: -150.38735068300562 },
    { x: -129.42010146124977, y: -149.89866015555282 },
    { x: -130.59551175072994, y: -149.36587530567766 },
    { x: -131.7516266188385, y: -148.79117905719923 },
    { x: -132.88724194854498, y: -148.17761863879886 },
    { x: -134.00200315323917, y: -147.52737697429563 },
    { x: -135.09596933068948, y: -146.8425631152981 },
    { x: -136.1693325486431, y: -146.12511990094129 },
    { x: -137.2212432766797, y: -145.3774961950019 },
    { x: -138.25225555637778, y: -144.60098845477344 },
    { x: -139.26239893662145, y: -143.79748042162265 },
    { x: -140.2518507107159, y: -142.96805432343268 },
    { x: -141.22020458150357, y: -142.11464930572808 },
    { x: -142.16759351896326, y: -141.23800778422392 },
    { x: -143.09391410200035, y: -140.339223067635 },
    { x: -143.99893732676244, y: -139.41910036305535 },
    { x: -144.8825967082601, y: -138.47773570435848 },
    { x: -145.7432448962001, y: -137.5161226727751 },
    { x: -146.57972948409935, y: -136.53326768707456 },
    { x: -147.3888148691397, y: -135.52764528611087 },
    { x: -147.71318035803938, y: -134.6398859969328 },
    { x: -146.48861549972054, y: -134.23171248526862 },
    { x: -145.2709133697532, y: -133.8041475183592 },
    { x: -144.05961596043258, y: -133.35870178290847 },
    { x: -142.8551812794635, y: -132.89495420731677 },
    { x: -141.65814120676126, y: -132.41129807100668 },
    { x: -140.47042380701882, y: -131.90590873037988 },
    { x: -139.29387588549758, y: -131.37546932318676 },
    { x: -138.13120116510038, y: -130.81587255452592 },
    { x: -136.9857312825188, y: -130.21967210558316 },
    { x: -135.86537795149292, y: -129.57896364983952 },
    { x: -134.76655836981553, y: -128.9013929610774 },
    { x: -133.686265938521, y: -128.19507859522608 },
    { x: -132.62130199089646, y: -127.4645119826814 },
    { x: -131.57102383871097, y: -126.71435445992331 },
    { x: -130.53376197000816, y: -125.94670399772878 },
    { x: -129.50840830163116, y: -125.16300849142279 },
    { x: -128.4946747319592, y: -124.36377027203645 },
    { x: -127.49431203238015, y: -123.54752666980269 },
    { x: -128.23529462659937, y: -124.20313515039571 },
    { x: -129.23487428074756, y: -125.01970379035546 },
    { x: -130.2569775718644, y: -125.80782424206788 },
    { x: -131.2990780703522, y: -126.57021500287783 },
    { x: -132.35847205330822, y: -127.3075113737952 },
    { x: -133.43450944528038, y: -128.02037820471415 },
    { x: -134.52622990753278, y: -128.70872684898208 },
    { x: -135.63358172951806, y: -129.37265334047265 },
    { x: -136.75516872645858, y: -130.01121950211302 },
    { x: -137.89107215778586, y: -130.62419633005075 },
    { x: -139.0406345608268, y: -131.2109115871707 },
    { x: -140.20358999562376, y: -131.7707299724629 },
    { x: -141.379982785503, y: -132.30310483157 },
    { x: -142.5684167456869, y: -132.80654394584073 },
    { x: -143.76884755284917, y: -133.28057453312817 },
    { x: -144.98093539482167, y: -133.72423256108584 },
    { x: -146.20453252718355, y: -134.13669804817764 },
    { x: -147.43810240795725, y: -134.51658958406802 },
    { x: -148.68141603329033, y: -134.86319799553658 },
    { x: -149.93378639162555, y: -135.17548907163692 },
    { x: -151.19474808803704, y: -135.45242121420156 },
    { x: -152.46284583997877, y: -135.69302300366303 },
    { x: -153.73737786145136, y: -135.89643382876943 },
    { x: -155.01742813704516, y: -136.06180415910055 },
    { x: -156.30184426027702, y: -136.18829554506763 },
    { x: -157.59010173845272, y: -136.27519142622927 },
    { x: -158.87991053304805, y: -136.32188974407026 },
    { x: -160.17074615136866, y: -136.32834248165375 },
    { x: -161.46099817922672, y: -136.29764857820848 },
    { x: -162.75044499999078, y: -136.23042117308125 },
    { x: -164.03677441347352, y: -136.12633153493553 },
    { x: -165.3197906583172, y: -135.98500291549794 },
    { x: -166.59791286921808, y: -135.806269102295 },
    { x: -167.87084186372374, y: -135.58984938092698 },
    { x: -169.13632823302578, y: -135.33589149581474 },
    { x: -170.39354460836705, y: -135.04439175334778 },
    { x: -171.6415343446221, y: -134.71543880017865 },
    { x: -172.8791524225289, y: -134.34922470405454 },
    { x: -174.10564534554072, y: -133.94587135412274 },
    { x: -175.31901117675417, y: -133.50599188972998 },
    { x: -176.51865155126453, y: -133.02978576584457 },
    { x: -177.70328109260984, y: -132.51771837739236 },
    { x: -178.872397469759, y: -131.96991900074164 },
    { x: -180.02384730777712, y: -131.38728887686003 },
    { x: -181.1572538583909, y: -130.7698132313054 },
    { x: -182.27115445183327, y: -130.11791313567738 },
    { x: -183.3647364937892, y: -129.43147778166028 },
    { x: -184.43566931601873, y: -128.71097995140104 },
    { x: -185.48236466599704, y: -127.9557326333424 },
    { x: -186.50249187548414, y: -127.16502665426395 },
    { x: -187.49208770038896, y: -126.3365202650942 },
    { x: -188.44381663021306, y: -125.46408945958613 },
    { x: -189.3801912210935, y: -124.57652223815526 },
    { x: -190.3061793791835, y: -123.67748266244027 },
    { x: -191.20574714120326, y: -122.75204115870763 },
    { x: -192.08214303760766, y: -121.80386917581707 },
    { x: -192.9356607104332, y: -120.83558179001884 },
    { x: -193.76687636292152, y: -119.84810979116465 },
    { x: -194.57573828452527, y: -118.84213280359079 },
    { x: -195.3622206199708, y: -117.81770253784453 },
    { x: -196.12484407824365, y: -116.77643679533489 },
    { x: -196.86338150229673, y: -115.71809918498843 },
    { x: -197.57726961652523, y: -114.64251241350006 },
    { x: -198.26491093437807, y: -113.550843661795 },
    { x: -198.92643657902877, y: -112.44178539174814 },
    { x: -199.55961745652675, y: -111.31730260415766 },
    { x: -200.1638625891883, y: -110.17661964081377 },
    { x: -200.73769822641495, y: -109.02051954714732 },
    { x: -201.2800587615707, y: -107.84903925926349 },
    { x: -201.78927468269924, y: -106.66306524368785 },
    { x: -202.26411971110696, y: -105.46264182374664 },
    { x: -202.70304068356901, y: -104.2488918570388 },
    { x: -203.10464880252874, y: -103.02211821962725 },
    { x: -203.4674259940613, y: -101.7834880924372 },
    { x: -203.79008318809414, y: -100.53382884422578 },
    { x: -204.07122050623911, y: -99.2739973926343 },
    { x: -204.3094214488607, y: -98.00554505408238 },
    { x: -204.5035964008546, y: -96.72943216730599 },
    { x: -204.65269453002708, y: -95.44743905257712 },
    { x: -204.75558005114235, y: -94.16071811637896 },
    { x: -204.81168045456937, y: -92.87122697228862 },
    { x: -204.82042877109285, y: -91.58033964342066 },
    { x: -204.78147595451838, y: -90.29036094274129 },
    { x: -204.69470011569874, y: -89.00248021283895 },
    { x: -204.56015850559695, y: -87.71875848838538 },
    { x: -204.37822048526542, y: -86.44080618356858 },
    { x: -204.14958414709287, y: -85.17069172028135 },
    { x: -203.87499375359974, y: -83.90956011778583 },
    { x: -203.55543365199034, y: -82.65884449696485 },
    { x: -203.19359463753062, y: -81.41999275314343 },
    { x: -202.794021697969, y: -80.1925321041746 },
    { x: -202.3565301527793, y: -78.97824287033045 },
    { x: -201.88070077716722, y: -77.77827007087302 },
    { x: -201.36650402224856, y: -76.59453438327424 },
    { x: -200.81353913128154, y: -75.42812172902785 },
    { x: -200.22231582251842, y: -74.2808641389532 },
    { x: -199.59281008749073, y: -73.15389185787029 },
    { x: -198.9256535335979, y: -72.0491034015879 },
    { x: -198.2212967813237, y: -70.9673335260842 },
    { x: -197.4805431909569, y: -69.9104733599469 },
    { x: -196.70436787567553, y: -68.87929117416479 },
    { x: -195.89337658760533, y: -67.87499847298935 },
    { x: -195.04928316202893, y: -66.89877721178792 },
    { x: -194.17271735954054, y: -65.95118881935998 },
    { x: -193.26535053890163, y: -65.03329705553614 },
    { x: -192.32832771937444, y: -64.14544173248447 },
    { x: -191.36317251529962, y: -63.288494542288404 },
    { x: -190.37106872884976, y: -62.46263277825303 },
    { x: -189.35382622918104, y: -61.66841786917783 },
    { x: -188.31238688697684, y: -60.905731619526065 },
    { x: -187.24844606946715, y: -60.17504681144468 },
    { x: -186.16335194449286, y: -59.476437317144125 },
    { x: -185.05788386387425, y: -58.80968151999302 },
    { x: -183.93397727952535, y: -58.175222653254124 },
    { x: -182.79224163718243, y: -57.572809551411865 },
    { x: -181.634291044644, y: -57.00288544772901 },
    { x: -180.4606499946043, y: -56.465465116647636 },
    { x: -179.27263341240948, y: -55.96093269366212 },
    { x: -178.07079903324853, y: -55.489731412035226 },
    { x: -176.85630295721506, y: -55.05301367825009 },
    { x: -175.6292042820775, y: -54.652271710957955 },
    { x: -174.39041532963495, y: -54.290637691882246 },
    { x: -173.13890927616208, y: -53.97452372889071 },
    { x: -172.33031514132125, y: -54.4299459063638 },
    { x: -171.9340867660881, y: -55.65790888636373 },
    { x: -171.4472688991704, y: -56.85316125157289 },
    { x: -170.87964222123279, y: -58.012024165910475 },
    { x: -170.2347673728193, y: -59.130065296749024 },
    { x: -169.514982409391, y: -60.20107937841006 },
    { x: -168.72175000071488, y: -61.21948167178296 },
    { x: -167.85603048552693, y: -62.17652570714951 },
    { x: -166.9053320730387, y: -63.048705347142 },
    { x: -165.88767958260195, y: -63.84206333857588 },
    { x: -164.82102026774746, y: -64.56837491179816 },
    { x: -163.7176132218006, y: -65.23709570974745 },
    { x: -162.58516331631225, y: -65.85570160012207 },
    { x: -161.42900412487742, y: -66.42928976544364 },
    { x: -160.25313952130293, y: -66.96133219960369 },
    { x: -159.05951603833435, y: -67.45295176020116 },
    { x: -157.84821862901376, y: -67.8984307381466 },
    { x: -159.04060475245714, y: -67.50058456150443 },
    { x: -160.24028575668325, y: -67.02461113508194 },
    { x: -161.41659359352047, y: -66.49307103195302 },
    { x: -162.56727146693933, y: -65.90859410280996 },
    { x: -163.68953070099502, y: -65.27092918213717 },
    { x: -164.7788133803023, y: -64.57914548008293 },
    { x: -165.83080167415991, y: -63.83120412363857 },
    { x: -166.83883230918448, y: -63.025642443037036 },
    { x: -167.79653750083466, y: -62.16037724194341 },
    { x: -168.69537023436035, y: -61.234551602716365 },
    { x: -169.52682781833792, y: -60.247707517651094 },
    { x: -170.28156911175492, y: -59.200701904388886 },
    { x: -170.949850370052, y: -58.09687378684245 },
    { x: -171.52324277401587, y: -56.940744144291806 },
    { x: -171.99446252369535, y: -55.73944903226718 },
    { x: -172.3588926059369, y: -54.50148375497125 },
    { x: -172.61467513464746, y: -53.2368653841421 },
    { x: -172.76306593740478, y: -51.95487226941325 },
    { x: -172.8080541135737, y: -50.66527031700723 },
    { x: -172.75557529526435, y: -49.375771785695854 },
    { x: -172.61291697603855, y: -48.09327633993588 },
    { x: -172.38801672490993, y: -46.82229018456526 },
    { x: -172.08878625561857, y: -45.566994486695904 },
    { x: -171.7228861163889, y: -44.32954631487318 },
    { x: -171.29714948668834, y: -43.11100942892767 },
    { x: -170.81817315491074, y: -41.91266920532137 },
    { x: -170.29147537517733, y: -40.734171057444065 },
    { x: -169.72279232463018, y: -39.57586957190596 },
    { x: -169.11133357061735, y: -38.43905012516901 },
    { x: -168.45520059733008, y: -37.32764271882959 },
    { x: -167.752066430139, y: -36.245163670105484 },
    { x: -167.00051641621374, y: -35.19628170269765 },
    { x: -166.19836393812483, y: -34.18508933706544 },
    { x: -165.3446966740731, y: -33.216861049035565 },
    { x: -164.43926715215352, y: -32.297048607739804 },
    { x: -163.4820532107029, y: -31.431221977846697 },
    { x: -162.47439563034112, y: -30.624965898466854 },
    { x: -161.4180636505086, y: -29.883392326563968 },
    { x: -160.31620792098138, y: -29.211332504701986 },
    { x: -159.17268087753484, y: -28.612598238940535 },
    { x: -157.9924984432591, y: -28.0905581020765 },
    { x: -156.78038843962347, y: -27.646822508297863 },
    { x: -155.5424157751065, y: -27.282248375245928 },
    { x: -154.28376627888233, y: -26.99652543963678 },
    { x: -153.01000252839847, y: -26.788501294987277 },
    { x: -151.72589666845053, y: -26.65619616605714 },
    { x: -150.4367748854125, y: -26.597127946574986 },
    { x: -149.14619781982842, y: -26.608696334732695 },
    { x: -147.85779998445287, y: -26.688241930953787 },
    { x: -146.57562957641892, y: -26.833415598945688 },
    { x: -145.30210221700852, y: -27.042621698962524 },
    { x: -144.04060125346072, y: -27.315490869951994 },
    { x: -142.79524136789794, y: -27.65446089485921 },
    { x: -141.76198337300195, y: -27.99168753559962 },
    { x: -142.96038269437665, y: -27.513394521768763 },
    { x: -144.19889462602995, y: -27.15139114164077 },
    { x: -145.4607354017459, y: -26.88033922702856 },
    { x: -146.73719548791144, y: -26.690576292804256 },
    { x: -148.0226605965318, y: -26.575690231100097 },
    { x: -149.3127205566427, y: -26.53113051375188 },
    { x: -150.60351185163708, y: -26.552627326995136 },
    { x: -151.89133348377106, y: -26.63650183474906 },
    { x: -153.17376244454158, y: -26.779917344132066 },
    { x: -154.44709773620477, y: -26.990054234000667 },
    { x: -155.70586542796565, y: -27.27379739436954 },
    { x: -156.94457681458724, y: -27.63677588767558 },
    { x: -158.15489172350877, y: -28.084382385282215 },
    { x: -159.3278790044859, y: -28.622748280657454 },
    { x: -160.4507661523305, y: -29.258167486132308 },
    { x: -161.50644436310046, y: -29.999874028014016 },
    { x: -162.45878643227135, y: -30.86920220068283 },
    { x: -162.75455229489225, y: -29.776898147967827 },
    { x: -162.96349245495145, y: -28.503208269694444 },
    { x: -163.14034622039821, y: -27.22470192329921 },
    { x: -163.28794659050365, y: -25.942280349749698 },
    { x: -163.40739795481412, y: -24.657036857760698 },
    { x: -163.4990364318872, y: -23.369296485058218 },
    { x: -163.56271797091244, y: -22.080196863683312 },
    { x: -163.59804735556392, y: -20.789752768078074 },
    { x: -163.60440775288436, y: -19.49908705584146 },
    { x: -163.58099764939024, y: -18.208317922510204 },
    { x: -163.52692319133504, y: -16.918952361177652 },
    { x: -163.4408177428253, y: -15.630827852980794 },
    { x: -163.3218280798302, y: -14.345717330970615 },
    { x: -163.1683142392776, y: -13.063945832873134 },
    { x: -162.97901669997918, y: -11.787241968413069 },
    { x: -162.75243216245212, y: -10.516713820747286 },
    { x: -162.48693543806633, y: -9.253469473032652 },
    { x: -162.18076098099195, y: -7.999606896046176 },
    { x: -161.83254215533537, y: -6.756766052860022 },
    { x: -161.4403619772353, y: -5.527177884230017 },
    { x: -161.00272453442997, y: -4.312822165396437 },
    { x: -160.51825580380486, y: -3.1165799125671385 },
    { x: -159.98538600088767, y: -1.9408741342451423 },
    { x: -159.4031991102688, y: -0.7890734032273293 },
    { x: -158.77073479321226, y: 0.3360890086993575 },
    { x: -158.0876089142237, y: 1.4311558820854873 },
    { x: -157.35357769500854, y: 2.4929802607655525 },
    { x: -156.5760357438337, y: 3.523172558927536 },
    { x: -155.76562804622614, y: 4.5276130045238885 },
    { x: -154.92229550441743, y: 5.504883251113817 },
    { x: -154.046732517186, y: 6.453047846783325 },
    { x: -153.13913115227894, y: 7.370895287280902 },
    { x: -152.20034094011652, y: 8.256549218460918 },
    { x: -151.23068691842482, y: 9.108931106050685 },
    { x: -150.23182382471802, y: 9.926090723694116 },
    { x: -149.20385508009082, y: 10.707082507097347 },
    { x: -148.148841719215, y: 11.450163072093577 },
    { x: -147.0670718437113, y: 12.154770989883318 },
    { x: -145.96062864991464, y: 12.819207199626044 },
    { x: -144.83038382990844, y: 13.44254091146998 },
    { x: -143.67795518510172, y: 14.023752688910813 },
    { x: -142.50478322359845, y: 14.561719674349575 },
    { x: -141.31196125411336, y: 15.055407656839863 },
    { x: -140.10155769853927, y: 15.503206222193688 },
    { x: -138.8743334406439, y: 15.903578828433528 },
    { x: -137.63224609400442, y: 16.253969497077538 },
    { x: -136.37612302737796, y: 16.55081758758165 },
    { x: -135.1072791661106, y: 16.786543811152875 },
    { x: -133.82652710451742, y: 16.94727496666722 },
    { x: -132.54189675187524, y: 17.071129114720968 },
    { x: -131.25334378485772, y: 17.149064296754077 },
    { x: -129.96335769695733, y: 17.19001905023195 },
    { x: -128.67275108248907, y: 17.196977812457085 },
    { x: -127.3819302386105, y: 17.171536223175377 },
    { x: -126.09268287281468, y: 17.114181838975846 },
    { x: -124.80451404129154, y: 17.025313569794967 },
    { x: -123.51956603814438, y: 16.904842768980192 },
    { x: -122.23816390109918, y: 16.752518271015955 },
    { x: -120.96089860783964, y: 16.56807413594462 },
    { x: -119.68841284659672, y: 16.350742092777416 },
    { x: -118.42245000153723, y: 16.100344848209247 },
    { x: -117.16374879476577, y: 15.816188003461807 },
    { x: -115.9127746212082, y: 15.497325994241237 },
    { x: -114.67113050783146, y: 15.143389459495245 },
    { x: -113.44041209438144, y: 14.753816970424355 },
    { x: -112.22191953176223, y: 14.328002774902805 },
    { x: -111.01696035809888, y: 13.86537066968903 },
    { x: -109.826915983727, y: 13.365462647078187 },
    { x: -108.65346330782398, y: 12.82767295494452 },
    { x: -107.49836787621975, y: 12.252045916614309 },
    { x: -106.36280425706059, y: 11.63812352438271 },
    { x: -105.24901816554441, y: 10.986068297112732 },
    { x: -104.15821371870172, y: 10.295791588151827 },
    { x: -103.09241501509901, y: 9.567899149625747 },
    { x: -102.05302562673502, y: 8.802376207092404 },
    { x: -101.04172984000817, y: 8.000227422614023 },
    { x: -100.05999771190659, y: 7.162221067179367 },
    { x: -99.1092254272079, y: 6.289376577292755 },
    { x: -98.19073529847935, y: 5.382713389458507 },
    { x: -97.30259926102795, y: 4.445866016431153 },
    { x: -96.43430529930554, y: 3.4907574329786004 },
    { x: -95.58554315002822, y: 2.5180968123212457 },
    { x: -94.7578198062893, y: 1.5279728011116385 },
    { x: -93.95185921575128, y: 0.5193659628454596 },
    { x: -93.16980367251746, y: -0.5073838903091847 },
    { x: -92.41280558307096, y: -1.5529859315726904 },
    { x: -91.68269697823115, y: -2.6172628676399587 },
    { x: -90.98120646772273, y: -3.700894322847202 },
    { x: -90.31047634564898, y: -4.803570033910498 },
    { x: -89.6723238683872, y: -5.9257627829767765 },
    { x: -89.06930501441917, y: -7.0668372690361 },
    { x: -88.50388711557426, y: -8.227000334277749 },
    { x: -87.97838975926078, y: -9.406089459838718 },
    { x: -87.49618151827566, y: -10.603247728077696 },
    { x: -87.0600399877321, y: -11.818179650152848 },
    { x: -86.67365877815298, y: -13.049658947370574 },
    { x: -86.34086447004005, y: -14.296769604321195 },
    { x: -86.06611894490494, y: -15.557723913511634 },
    { x: -85.85453415971138, y: -16.83107397961691 },
    { x: -85.712995004474, y: -18.113835365334523 },
    { x: -85.65055821219497, y: -19.40300885891989 },
    { x: -85.68387457911149, y: -20.692861976841463 },
    { x: -85.74731603345275, y: -21.97566768588535 },
    { x: -85.79160981084333, y: -23.26506279610209 },
    { x: -85.94740630269906, y: -24.546110346537084 },
    { x: -86.17174143141769, y: -25.817259020770713 },
    { x: -86.44596985107957, y: -27.078449721034616 },
    { x: -86.75929144451581, y: -28.3307166582752 },
    { x: -87.10468835173286, y: -29.57434054689221 },
    { x: -87.47713726241962, y: -30.810296500063686 },
    { x: -87.87284114495851, y: -32.038820908863094 },
    { x: -88.28903717867844, y: -33.26081501425802 },
    { x: -88.72336145284474, y: -34.4762344929222 },
    { x: -89.17402625996432, y: -35.68598058582321 },
    { x: -89.64615833144299, y: -36.8871575023111 },
    { x: -90.16601185087748, y: -38.068403696417434 },
    { x: -90.73903858739956, y: -39.225035669999194 },
    { x: -91.36862188824824, y: -40.35164597725086 },
    { x: -92.05827807064131, y: -41.44267942794599 },
    { x: -92.81106544409171, y: -42.49086699657552 },
    { x: -93.6298797992494, y: -43.48857029657811 },
    { x: -94.51647929472327, y: -44.42617116615214 },
    { x: -95.47213453253322, y: -45.29354911246486 },
    { x: -96.49615111390091, y: -46.07848567190655 },
    { x: -97.58711807960663, y: -46.76778726768941 },
    { x: -98.74080255199112, y: -47.344714456923676 },
    { x: -99.95356263107881, y: -47.78527354565263 },
    { x: -100.3145318002604, y: -47.90098697611391 },
    { x: -99.0801050018454, y: -47.52875968205854 },
    { x: -97.91242174557912, y: -46.981159760376066 },
    { x: -96.81555977747888, y: -46.302554860667506 },
    { x: -95.7904203385122, y: -45.519080970992896 },
    { x: -94.83588795830123, y: -44.65102340034395 },
    { x: -93.94911116952225, y: -43.71361459851712 },
    { x: -93.12658842939958, y: -42.719841300110886 },
    { x: -92.36416811970547, y: -41.67952850911617 },
    { x: -91.65697467454969, y: -40.60010776990503 },
    { x: -91.00124061119891, y: -39.488449198050056 },
    { x: -90.39339051466695, y: -38.35030005152486 },
    { x: -89.82927276672609, y: -37.18929484308399 },
    { x: -89.29723033256604, y: -36.013899328045916 },
    { x: -88.788900877963, y: -34.82731956034452 },
    { x: -88.30663353920951, y: -33.62976238216907 },
    { x: -87.85330933251343, y: -32.421611929013956 },
    { x: -87.4313364919357, y: -31.20184876437485 },
    { x: -87.04454159797803, y: -29.97029559494667 },
    { x: -86.6973274343837, y: -28.727233135129136 },
    { x: -86.39510144695825, y: -27.4722477005437 },
    { x: -86.14513266121074, y: -26.20585639666356 },
    { x: -85.95760066774227, y: -24.92910820887722 },
    { x: -85.84800385630689, y: -23.642815731499713 },
    { x: -85.84770836746507, y: -22.352061372610553 },
    { x: -85.20934904801398, y: -21.47977831152342 },
    { x: -83.98593659617826, y: -21.074500590509174 },
    { x: -82.71153754468449, y: -20.877734570733455 },
    { x: -81.42159578011037, y: -20.872164606064928 },
    { x: -80.14254277935773, y: -21.039426064983754 },
    { x: -78.89253633175714, y: -21.358598337488246 },
    { x: -77.68283456218244, y: -21.807431113788486 },
    { x: -76.51925860081762, y: -22.36518107718788 },
    { x: -75.40333021519818, y: -23.013838182776794 },
    { x: -74.3348425631348, y: -23.737844943032783 },
    { x: -73.31165335052422, y: -24.52473172883056 },
    { x: -72.33107362890578, y: -25.36425985180065 },
    { x: -71.39031102872417, y: -26.24905686533935 },
    { x: -70.49740284647717, y: -27.181117319129033 },
    { x: -69.6632969437547, y: -28.166085050048675 },
    { x: -68.90186652168073, y: -29.207993480789288 },
    { x: -68.2297180531662, y: -30.30987137197964 },
    { x: -67.66803808817043, y: -31.47100955039933 },
    { x: -67.23990430524051, y: -32.6885565487247 },
    { x: -66.97061054923721, y: -33.94968815122023 },
    { x: -66.88118085125684, y: -35.23634998965002 },
    { x: -66.98535544244461, y: -36.52193329380713 },
    { x: -67.28535048911422, y: -37.77607658519335 },
    { x: -67.77516756777652, y: -38.968521806405114 },
    { x: -68.456505739272, y: -40.0631306720864 },
    { x: -69.6741709331341, y: -39.84572475670874 },
    { x: -70.92584689269103, y: -39.53125075678937 },
    { x: -72.17905939422548, y: -39.22144548057094 },
    { x: -73.43318791116961, y: -38.91948543310314 },
    { x: -74.69276819724551, y: -38.635299039471526 },
    { x: -75.95589434942342, y: -38.370925172684714 },
    { x: -77.22111847237832, y: -38.11482499346919 },
    { x: -78.48761319735311, y: -37.86365947791226 },
    { x: -79.43707794392668, y: -37.670232482049244 },
    { x: -78.16343238897957, y: -37.878182754488286 },
    { x: -76.89418961777575, y: -38.111825781724605 },
    { x: -75.62862568265274, y: -38.36640419340469 },
    { x: -74.36727246352584, y: -38.63995298873037 },
    { x: -73.10981969711109, y: -38.93194028778635 },
    { x: -71.85685836109221, y: -39.242144473941245 },
    { x: -70.60862484654263, y: -39.57058032163717 },
    { x: -69.36531122120954, y: -39.917558094158025 },
    { x: -68.12771530496589, y: -40.28341760367192 },
    { x: -66.89598484223262, y: -40.66889757228345 },
    { x: -65.67076990846172, y: -41.07461852656044 },
    { x: -64.4527944513157, y: -41.50123054195493 },
    { x: -63.24266422292031, y: -41.949959897160525 },
    { x: -62.04122136647478, y: -42.42163396093435 },
    { x: -60.849367122946674, y: -42.91764153083302 },
    { x: -59.668756229850274, y: -43.439135013339666 },
    { x: -58.50020128150061, y: -43.98776914596856 },
    { x: -57.34568205313794, y: -44.564784981855375 },
    { x: -56.20698625225536, y: -45.17223616845086 },
    { x: -55.0858277141355, y: -45.81205815766901 },
    { x: -53.985190876080836, y: -46.48608298032917 },
    { x: -52.90772036322579, y: -47.196940487123655 },
    { x: -51.85712456053533, y: -47.946566129966456 },
    { x: -50.83708230409026, y: -48.73763408287615 },
    { x: -49.85288284415938, y: -49.572478707703205 },
    { x: -48.90951994216963, y: -50.453508238508554 },
    { x: -48.013553450409695, y: -51.38236263836436 },
    { x: -47.167450700708855, y: -52.357180327567086 },
    { x: -46.372748235044625, y: -53.373986981194086 },
    { x: -45.63014045219533, y: -54.42978338750079 },
    { x: -44.94029220205508, y: -55.52080206375383 },
    { x: -44.30339555237107, y: -56.64314255724102 },
    { x: -43.7187413299229, y: -57.794101145059614 },
    { x: -43.18562036149017, y: -58.96957053230814 },
    { x: -42.70302798501067, y: -60.167024289388955 },
    { x: -42.26970837290659, y: -61.38282790354751 },
    { x: -41.88408065987416, y: -62.61482430623844 },
    { x: -41.54472649947256, y: -63.86026545123271 },
    { x: -41.25030141747147, y: -65.11709769107959 },
    { x: -40.999091578588256, y: -66.38326737832837 },
    { x: -40.7899445763398, y: -67.65720842211731 },
    { x: -40.621530710937826, y: -68.93671943057477 },
    { x: -40.492786222551764, y: -70.22125374934338 },
    { x: -40.40304626128748, y: -71.50818152773083 },
    { x: -40.35183804499805, y: -72.79802725843135 },
    { x: -40.33944228808321, y: -74.08875945565738 },
    { x: -40.36711481812075, y: -75.37885635187347 },
    { x: -40.438918606685846, y: -76.66771958217491 },
    { x: -40.31434051096961, y: -77.83767071530222 },
    { x: -39.24348894817158, y: -78.557932154488 },
    { x: -38.15905967309139, y: -79.2582554840712 },
    { x: -37.06510088286213, y: -79.94296222836356 },
    { x: -35.962750209524856, y: -80.61405432426854 },
    { x: -34.85239178857393, y: -81.2729944415532 },
    { x: -33.73542919200808, y: -81.92002635851205 },
    { x: -32.611965840921926, y: -82.55585924836546 },
    { x: -31.482179028620568, y: -83.18092895715516 },
    { x: -30.347014319397882, y: -83.79516161267068 },
    { x: -29.20577731447555, y: -84.3992959370166 },
    { x: -28.059842036968096, y: -84.9928886969302 },
    { x: -26.90846976477094, y: -85.57640528733731 },
    { x: -25.751941212283818, y: -86.14995651655364 },
    { x: -24.590463221696016, y: -86.71363841845282 },
    { x: -23.424464251828194, y: -87.26737712082435 },
    { x: -22.25354539274387, y: -87.81123910865766 },
    { x: -21.07875562983155, y: -88.34498060365821 },
    { x: -19.898720939976723, y: -88.86931077904646 },
    { x: -18.714401661915332, y: -89.38369775490705 },
    { x: -17.52672858549915, y: -89.88779433185086 },
    { x: -16.33429813872948, y: -90.3823466192035 },
    { x: -15.137789945942536, y: -90.86695570702851 },
    { x: -13.937159683812036, y: -91.34155511033647 },
    { x: -12.733279044421389, y: -91.80598969748542 },
    { x: -11.525039944613725, y: -92.26059928064346 },
    { x: -10.313122008725255, y: -92.7049332393268 },
    { x: -9.097347943450883, y: -93.13924273905103 },
    { x: -7.878175756495446, y: -93.56332093762681 },
    { x: -6.6551031168278305, y: -93.97709396284372 },
    { x: -5.429267656489089, y: -94.38030326196514 },
    { x: -4.199177156827972, y: -94.77342161713801 },
    { x: -2.9663533853799104, y: -95.15588021234181 },
    { x: -1.7304713044188917, y: -95.52757562648188 },
    { x: -0.49105813179798424, y: -95.88875902507378 },
    { x: 0.7510439892835915, y: -96.23914230649676 },
    { x: 1.9965885553725065, y: -96.5788584407296 },
    { x: 3.2445265810802577, y: -96.9074198711833 },
    { x: 4.495522916300968, y: -97.22505560171027 },
    { x: 5.749296846634894, y: -97.53164743677378 },
    { x: 7.006173409808055, y: -97.82719537637382 },
    { x: 8.264941101568937, y: -98.11135222112127 },
    { x: 9.526530711769313, y: -98.38421400488969 },
    { x: 10.790129646094144, y: -98.64549262605831 },
    { x: 12.056550498858465, y: -98.89537276515327 },
    { x: 13.324596540252864, y: -99.13353677166961 },
    { x: 14.59524288345538, y: -99.36009545392301 },
    { x: 15.867706483035162, y: -99.57483458250314 },
    { x: 17.142238504507766, y: -99.77772460852582 },
    { x: 18.41920830892548, y: -99.96873598310687 },
    { x: 19.697345294268427, y: -100.1475953790676 },
    { x: 20.97758025038838, y: -100.31436928139739 },
    { x: 22.258967612991484, y: -100.46885823512802 },
    { x: 23.54202448755093, y: -100.61106962748059 },
    { x: 24.826071249730514, y: -100.74082616514993 },
    { x: 26.11131474171951, y: -100.85810568647291 },
    { x: 27.397533346886558, y: -100.96281954479701 },
    { x: 28.685185072936488, y: -101.05492341679594 },
    { x: 29.973575521090996, y: -101.13429910693299 },
    { x: 31.262675142465902, y: -101.20088751743975 },
    { x: 32.55260213259793, y: -101.2546295505479 },
    { x: 33.84273596491926, y: -101.29542178516276 },
    { x: 35.13319483496658, y: -101.32323467240016 },
    { x: 36.42380144943483, y: -101.33798695282862 },
    { x: 37.71485129716582, y: -101.33964169034287 },
    { x: 39.005369264981525, y: -101.32813239995353 },
    { x: 40.29653730824925, y: -101.30339998389222 },
    { x: 41.58681888499148, y: -101.26538534439058 },
    { x: 42.87680497289188, y: -101.21398506035395 },
    { x: 44.166584218603, y: -101.14921390622445 },
    { x: 45.45459053126313, y: -101.07112359254938 },
    { x: 46.74221270842887, y: -100.97958853657097 },
    { x: 48.028771125764024, y: -100.87463089995235 },
    { x: 49.314147587731846, y: -100.7562137465883 },
    { x: 50.59769201888032, y: -100.62424104260522 },
    { x: 51.8803499835033, y: -100.47872017522415 },
    { x: 53.16117591730691, y: -100.3197250166556 },
    { x: 54.44079034685902, y: -100.14715953302589 },
    { x: 55.718631843360136, y: -99.96107543488237 },
    { x: 56.99375484251641, y: -99.76148010944611 },
    { x: 58.267075359737504, y: -99.54829229728561 },
    { x: 59.53782512403466, y: -99.3216671300428 },
    { x: 60.80612233094461, y: -99.0816046077177 },
    { x: 62.071376002783694, y: -98.82820076418388 },
    { x: 63.33426576388813, y: -98.56118965948373 },
    { x: 64.59440747876353, y: -98.28082245913278 },
    { x: 65.8510919741895, y: -97.98551091060621 },
    { x: 67.10381691913493, y: -97.67431683683115 },
    { x: 68.35249366694725, y: -97.34678223010282 },
    { x: 69.59661988659538, y: -97.00305483484212 },
    { x: 70.83628422473184, y: -96.64255844780747 },
    { x: 72.07062976371533, y: -96.26552946007233 },
    { x: 73.30007018792443, y: -95.87162067224756 },
    { x: 74.52377812860199, y: -95.46064001658596 },
    { x: 75.74178313463219, y: -95.03249884643499 },
    { x: 76.9529327995319, y: -94.58739661676287 },
    { x: 78.15814313871078, y: -94.12477928599118 },
    { x: 79.35623219680151, y: -93.64483892186712 },
    { x: 80.5470817782674, y: -93.1473391333172 },
    { x: 81.73107601860276, y: -92.63196226983648 },
    { x: 82.9063828869883, y: -92.09933624521382 },
    { x: 84.07371155664437, y: -91.54895134119708 },
    { x: 85.23276653872914, y: -90.9807336855758 },
    { x: 86.38304550221152, y: -90.39476453778147 },
    { x: 87.5238392738711, y: -89.79122857834025 },
    { x: 88.65482281598187, y: -89.17016274335738 },
    { x: 89.77611432408058, y: -88.53135280342251 },
    { x: 90.88765470039881, y: -87.87466578855681 },
    { x: 91.98838018510601, y: -87.20062619145456 },
    { x: 93.07784754493943, y: -86.5094039181998 },
    { x: 94.156529562046, y: -85.80058528441394 },
    { x: 95.22345112324767, y: -85.07463568502291 },
    { x: 96.27875997296533, y: -84.33148124781624 },
    { x: 97.32198332905212, y: -83.57136575108841 },
    { x: 98.35288480043448, y: -82.79442216481827 },
    { x: 99.37075521389208, y: -82.0011823689211 },
    { x: 100.37574231384582, y: -81.19149861897603 },
    { x: 101.36775745364315, y: -80.36544478719347 },
    { x: 102.34623920448459, y: -79.52346410683616 },
    { x: 103.31092162641251, y: -78.66574864565133 },
    { x: 104.2618933660794, y: -77.79229101641793 },
    { x: 105.19817931030727, y: -76.9041180428613 },
    { x: 106.12016359459051, y: -76.00094162336066 },
    { x: 107.02790531669743, y: -75.08278391957916 },
    { x: 107.92037026568165, y: -74.15076040189471 },
    { x: 108.79811987034269, y: -73.20448693481292 },
    { x: 109.66085864183864, y: -72.24429594328087 },
    { x: 110.50885252012722, y: -71.27006184454076 },
    { x: 111.34124458756708, y: -70.28295181951783 },
    { x: 112.15800529527404, y: -69.28312099985406 },
    { x: 112.95889825217462, y: -68.27102739325426 },
    { x: 113.74430759376325, y: -67.24652325529753 },
    { x: 114.51381963566132, y: -66.21019956366754 },
    { x: 115.26761167117394, y: -65.16214496501684 },
    { x: 116.00527001592256, y: -64.10306863256581 },
    { x: 116.72714925651736, y: -63.03273417524099 },
    { x: 117.43304255076907, y: -61.9516439240735 },
    { x: 118.12283170314096, y: -60.86024111232609 },
    { x: 118.7965462625172, y: -59.758717807745924 },
    { x: 119.45380209340341, y: -58.64788660464808 },
    { x: 120.09507197794653, y: -57.527392916422336 },
    { x: 120.71985358511543, y: -56.39816753292046 },
    { x: 121.32876744147799, y: -55.25947173203789 },
    { x: 121.92104527604542, y: -54.11281250686795 },
    { x: 122.49695302877537, y: -52.957731849705795 },
    { x: 123.05660889520458, y: -51.79443660274074 },
    { x: 123.59977648425959, y: -50.623562066982686 },
    { x: 124.12654444259293, y: -49.4450195957791 },
    { x: 124.63679457466787, y: -48.259178550182284 },
    { x: 125.13034958717934, y: -47.06620144905523 },
    { x: 125.60685489351712, y: -45.86707818001807 },
    { x: 126.0666650802914, y: -44.6609518254295 },
    { x: 126.50951420754454, y: -43.448236069668084 },
    { x: 126.93495904201382, y: -42.2296696348384 },
    { x: 127.34276319262571, y: -41.00522297205627 },
    { x: 127.7328675616119, y: -39.774290329195935 },
    { x: 128.10435613356267, y: -38.53821618048772 },
    { x: 128.45693341963627, y: -37.296394773805886 },
    { x: 128.78959475777037, y: -36.04919547020271 },
    { x: 129.1011581925977, y: -34.796913758520034 },
    { x: 129.39008718214072, y: -33.53873704444282 },
    { x: 129.6529540558342, y: -32.27510856123381 },
    { x: 129.88213520155884, y: -31.00487590240985 },
    { x: 128.89709359842874, y: -30.881139949892834 },
    { x: 127.61668134900368, y: -31.04541697150916 },
    { x: 126.33609180627354, y: -31.209723542009666 },
    { x: 125.05565000796429, y: -31.37400056362599 },
    { x: 123.77559234514943, y: -31.53823326191604 },
    { x: 124.30658579392097, y: -31.47024127941057 },
    { x: 125.58661390785166, y: -31.30620064886771 },
    { x: 126.86717390169763, y: -31.14208614611439 },
    { x: 128.1475270533543, y: -30.97800119224526 },
    { x: 129.42749606951662, y: -30.81397533614449 },
    { x: 130.70826290555186, y: -30.649831284506988 },
    { x: 131.98837966613507, y: -30.485775879522038 },
    { x: 133.26864417113921, y: -30.321705700094995 },
    { x: 134.54929281163774, y: -30.157576422899588 },
    { x: 135.82955731664188, y: -29.993506243472545 },
    { x: 137.11011731048785, y: -29.829391740719227 },
    { x: 138.39032271772362, y: -29.665336335734278 },
    { x: 139.67058722272776, y: -29.501266156307235 },
    { x: 140.9513836076472, y: -29.337122104669735 },
    { x: 142.23176630818804, y: -29.173037150800603 },
    { x: 143.5117057754662, y: -29.008996520257742 },
    { x: 144.79197028047034, y: -28.844926340830696 },
    { x: 146.07211658993774, y: -28.68087093584575 },
    { x: 147.35252883936278, y: -28.51677120753452 },
    { x: 148.6326160510618, y: -28.35273057699166 },
    { x: 149.91329424044451, y: -28.18860129979625 },
    { x: 151.19373603875374, y: -28.02450157148503 },
    { x: 152.47447332590482, y: -27.86037229428962 },
    { x: 153.75438324429877, y: -27.69634643818885 },
    { x: 155.03485459149218, y: -27.532246709877626 },
    { x: 156.31520774314887, y: -27.36816175600849 },
    { x: 157.5955313459214, y: -27.204076802139358 },
    { x: 158.87588449757806, y: -27.039991848270223 },
    { x: 160.1561490025822, y: -26.87592166884318 },
    { x: 161.4367089964282, y: -26.71180716608986 },
    { x: 162.71632342598028, y: -26.54782563331537 },
    { x: 163.99652883321605, y: -26.383755453888323 },
    { x: 165.27670469156763, y: -26.219700048903373 },
    { x: 166.55729423429779, y: -26.055585546150056 },
    { x: 167.83752919041774, y: -25.891515366723016 },
    { x: 169.1179414398428, y: -25.727415638411788 },
    { x: 170.3980877493102, y: -25.563360233426838 },
    { x: 171.67876593869292, y: -25.39923095623143 },
    { x: 172.9582326238241, y: -25.235264197899028 },
    { x: 174.23834938440731, y: -25.071208792914078 },
    { x: 175.51861388941145, y: -24.907138613487035 },
    { x: 176.79881929664722, y: -24.74306843405999 },
    { x: 178.07905425276718, y: -24.57899825463295 },
    { x: 179.35928920888713, y: -24.414928075205907 },
    { x: 180.63937642058616, y: -24.250887444663046 },
    { x: 181.91961137670611, y: -24.086817265236007 },
    { x: 183.20076234823577, y: -23.92262889027223 },
    { x: 184.48099730435572, y: -23.758558710845186 },
    { x: 185.76149820043332, y: -23.59445898253396 },
    { x: 187.0417036076691, y: -23.43038880310692 },
    { x: 188.3220567593258, y: -23.266303849237783 },
    { x: 189.602173519909, y: -23.102248444252833 },
    { x: 190.88276306263916, y: -22.938133941499515 },
    { x: 192.1627911765698, y: -22.774093310956655 },
    { x: 193.4423169594694, y: -22.610111778182162 },
    { x: 194.7226405622419, y: -22.44602682431303 },
    { x: 196.00284596947765, y: -22.28197141932808 },
    { x: 197.2832877677869, y: -22.117871691016852 },
    { x: 198.56375911498031, y: -21.953771962705627 },
    { x: 199.8443191088263, y: -21.78965745995231 },
    { x: 201.1244358694095, y: -21.62560205496736 },
    { x: 202.40514360767642, y: -21.46148755221404 },
    { x: 203.68520127049126, y: -21.29743214722909 },
    { x: 204.9657908132214, y: -21.13331764447577 },
    { x: 206.2457893782679, y: -20.969277013932913 },
    { x: 207.52614252992458, y: -20.805192060063778 },
    { x: 208.80652523046547, y: -20.641107106194642 },
    { x: 210.08664199104865, y: -20.477051701209692 },
    { x: 209.99116954625288, y: -19.701171874770147 },
    { x: 209.25563872116544, y: -18.640869263625518 },
    { x: 208.5199010538887, y: -17.580271163639054 },
    { x: 207.78413383772784, y: -16.519658289210497 },
    { x: 207.04833707268276, y: -15.458971542571483 },
    { x: 206.31277669871113, y: -14.398654156984762 },
    { x: 205.57703903143442, y: -13.338056056998296 },
    { x: 204.8411536197368, y: -12.277265889264642 },
    { x: 204.1053864035759, y: -11.216653014836087 },
    { x: 203.36976693183593, y: -10.156246982596814 },
    { x: 202.98675429505371, y: -8.945540550959855 },
    { x: 202.73337261318304, y: -7.679961841394752 },
    { x: 202.48005002908073, y: -6.4144865529242905 },
    { x: 202.22669789609427, y: -5.1490260388959195 },
    { x: 201.97334576310777, y: -3.883447329330817 },
    { x: 201.71987543458457, y: -2.6172924165241422 },
    { x: 201.4664642038297, y: -1.3514773158855735 },
    { x: 201.21305297307484, y: -0.08564744080491364 },
    { x: 200.95970084008835, y: 1.1799312687601895 },
    { x: 200.7062896093335, y: 2.445746369398758 },
    { x: 200.45287837857865, y: 3.711561470037326 },
    { x: 200.19949669670797, y: 4.977258375139162 },
    { x: 199.9460854659531, y: 6.24307347577773 },
    { x: 199.69267423519827, y: 7.509006771953032 },
    { x: 199.4392630044434, y: 8.7748218725916 },
    { x: 199.18588132257275, y: 10.040415356598794 },
    { x: 198.9324700918179, y: 11.306230457237362 },
    { x: 198.6791179588314, y: 12.571794392360372 },
    { x: 198.42570672807656, y: 13.837624267441035 },
    { x: 198.17235459509007, y: 15.103217751448227 },
    { x: 197.9189433643352, y: 16.369018077644704 },
    { x: 197.66559123134874, y: 17.6346115616519 },
    { x: 197.4121800005939, y: 18.900426662290467 },
    { x: 197.1588278676074, y: 20.16600537185557 },
    { x: 196.90541663685255, y: 21.431820472494138 },
    { x: 196.65206450386606, y: 22.697413956501332 },
    { x: 196.3986828219954, y: 23.962963117182255 },
    { x: 196.1453011401247, y: 25.228763443378732 },
    { x: 195.8919490071382, y: 26.494342152943833 },
    { x: 195.63853777638337, y: 27.76014247914031 },
    { x: 195.38515609451272, y: 29.025735963147508 },
    { x: 195.13177441264205, y: 30.291551063786073 },
    { x: 194.87839273077137, y: 31.557129773351175 },
    { x: 194.62501104890072, y: 32.82291532510556 },
    { x: 194.37162936703, y: 34.08849403467067 },
    { x: 194.11824768515936, y: 35.354294360867144 },
    { x: 193.8648660032887, y: 36.61987307043224 },
    { x: 193.61145477253385, y: 37.885717719955 },
    { x: 193.35810263954735, y: 39.15131120396219 },
    { x: 193.10475050656086, y: 40.4168899135273 },
    { x: 192.85133927580603, y: 41.682690239723776 },
    { x: 192.59798714281953, y: 42.948268949288874 },
    { x: 192.34457591206467, y: 44.21405450104326 },
    { x: 192.09122377907818, y: 45.479647985050455 },
    { x: 191.83781254832334, y: 46.74546308568902 },
    { x: 191.58446041533688, y: 48.01102702081203 },
    { x: 191.331049184582, y: 49.27685689589269 },
    { x: 191.07766750271134, y: 50.54249470322616 },
    { x: 190.82425627195647, y: 51.80830980386474 },
    { x: 190.57090413896998, y: 53.073888513429836 },
    { x: 190.31749290821514, y: 54.3397036140684 },
    { x: 190.06414077522868, y: 55.60528232363351 },
    { x: 189.8107886422422, y: 56.87086103319861 },
    { x: 189.55737741148732, y: 58.13664658495299 },
    { x: 189.30402527850083, y: 59.4022252945181 },
    { x: 189.050614047746, y: 60.668040395156666 },
    { x: 188.79723236587532, y: 61.93364865360595 },
    { x: 188.54382113512048, y: 63.19946375424452 },
    { x: 188.290469002134, y: 64.46504246380962 },
    { x: 188.03705777137912, y: 65.73082801556401 },
    { x: 189.07484413277618, y: 66.06626694881133 },
    { x: 190.35575871323235, y: 66.2268060365785 },
    { x: 191.63640735373085, y: 66.38728602657727 },
    { x: 192.91732193418704, y: 66.54779556546025 },
    { x: 194.19800012356976, y: 66.70830510434321 },
    { x: 195.47876695960497, y: 66.86881464322619 },
    { x: 196.75994748001878, y: 67.02935373099335 },
    { x: 198.0404779249806, y: 67.18983372099213 },
    { x: 199.32115611436328, y: 67.35031371099092 },
    { x: 200.60171610820927, y: 67.51079370098971 },
    { x: 201.88245339536033, y: 67.67130323987267 },
    { x: 202.81389332258217, y: 68.23592331884466 },
    { x: 203.1578718833584, y: 69.48001998960859 },
    { x: 203.5018504441347, y: 70.72411666037254 },
    { x: 203.8458881026793, y: 71.96839062444158 },
    { x: 204.1898371145714, y: 73.21242819743715 },
    { x: 204.53387477311603, y: 74.456672612622 },
    { x: 204.87782378500813, y: 75.70065108784921 },
    { x: 205.221743248016, y: 76.94462956307642 },
    { x: 205.56575135767645, y: 78.18881488049291 },
    { x: 205.90970036956853, y: 79.43285245348848 },
    { x: 206.2537380281132, y: 80.67709686867333 },
    { x: 206.59771658888943, y: 81.9211639905531 },
    { x: 206.94172469854988, y: 83.16540840573795 },
    { x: 207.28567371044196, y: 84.40944597873353 },
    { x: 207.6297113689866, y: 85.65369039391837 },
    { x: 207.97366038087867, y: 86.89769841802978 },
    { x: 208.31766849053912, y: 88.14194283321463 },
    { x: 208.6616175024312, y: 89.3859804062102 },
    { x: 209.0056551609758, y: 90.63022482139505 },
    { x: 209.3496041728679, y: 91.87423284550646 },
    { x: 209.69355318476, y: 93.11827041850201 },
    { x: 210.03756129442044, y: 94.36248528480269 },
    { x: 210.3815398551967, y: 95.60652285779825 },
    { x: 210.72554796485716, y: 96.8507672729831 },
    { x: 211.0694969767492, y: 98.09477529709451 },
    { x: 211.0003525877606, y: 99.32920948273056 },
    { x: 210.59768994299657, y: 100.55548817633205 },
    { x: 210.1949682004642, y: 101.78200326100699 },
    { x: 209.79230555570012, y: 103.00828195460848 },
    { x: 209.38958381316772, y: 104.23473794151506 },
    { x: 208.98695071728787, y: 105.46101663511656 },
    { x: 208.58428807252383, y: 106.68732487760222 },
    { x: 208.18156632999145, y: 107.91381041339301 },
    { x: 207.77890368522742, y: 109.1400891069945 },
    { x: 207.3762114915792, y: 110.36648599613271 },
    { x: 206.97357839569932, y: 111.59273514085002 },
    { x: 206.57085665316694, y: 112.81925022552498 },
    { x: 206.1681940084029, y: 114.04552891912647 },
    { x: 205.76547226587047, y: 115.27204400380141 },
    { x: 205.36280962110644, y: 116.4983226974029 },
    { x: 204.96008787857406, y: 117.72477868430948 },
    { x: 204.55742523381002, y: 118.95105737791098 },
    { x: 204.15470349127762, y: 120.17757246258594 },
    { x: 203.75204084651358, y: 121.40385115618743 },
    { x: 203.34940775063373, y: 122.63010030090473 },
    { x: 202.94668600810132, y: 123.85661538557969 },
    { x: 202.5439938144531, y: 125.08292362806536 },
    { x: 202.1412720719207, y: 126.30943871274032 },
    { x: 201.73860942715666, y: 127.53574695522599 },
    { x: 201.33588768462428, y: 128.76226203990095 },
    { x: 200.93322503986022, y: 129.9885998312708 },
    { x: 200.53047374844363, y: 131.21514446482993 },
    { x: 200.1278406525638, y: 132.44136406066306 },
    { x: 199.21835554629007, y: 132.92348365499564 },
    { x: 197.92993554925138, y: 132.84851813582293 },
    { x: 196.641249612255, y: 132.77352306776604 },
    { x: 195.35280006633215, y: 132.69855754859336 },
    { x: 194.06440961817762, y: 132.62359202942065 },
    { x: 192.7756941322971, y: 132.54862651024797 },
    { x: 191.48724458637423, y: 132.47366099107526 },
    { x: 190.19847000272534, y: 132.39866592301837 },
    { x: 188.9099613590341, y: 132.32370040384566 },
    { x: 187.62112767761684, y: 132.2487053357888 },
    { x: 186.3324712895047, y: 132.1737398166161 },
    { x: 185.0436671569716, y: 132.0987447485592 },
    { x: 183.75521761104875, y: 132.02377922938652 },
    { x: 182.46629528297893, y: 131.9488137102138 },
    { x: 181.1776093459826, y: 131.87381864215695 },
    { x: 179.88907115340717, y: 131.79885312298424 },
    { x: 178.60038521641084, y: 131.72388760381153 },
    { x: 177.31190612160378, y: 131.64889253575467 },
    { x: 176.02322018460742, y: 131.57392701658196 },
    { x: 174.7348001875687, y: 131.49896149740928 },
    { x: 173.44611425057238, y: 131.42399597823658 },
    { x: 172.1575169602286, y: 131.34900091017968 },
    { x: 170.86912651207408, y: 131.27403539100698 },
    { x: 170.18678367851638, y: 131.83082501567043 },
    { x: 170.2086794016961, y: 133.12149072790703 },
    { x: 170.23057512487583, y: 134.41218598902785 },
    { x: 170.25247084805557, y: 135.702940347917 },
    { x: 170.27436657123528, y: 136.9934878646169 },
    { x: 170.29626229441502, y: 138.2841535768535 },
    { x: 170.31815801759475, y: 139.5747010935534 },
    { x: 170.34005374077444, y: 140.8653372569058 },
    { x: 170.36194946395418, y: 142.15591432248988 },
    { x: 170.38384518713391, y: 143.4465209369581 },
    { x: 170.40574091031363, y: 144.73709800254218 },
    { x: 170.42763663349336, y: 146.02782281254716 },
    { x: 170.4495323566731, y: 147.3182816825945 },
    { x: 170.4714280798528, y: 148.60906559036783 },
    { x: 170.49332380303255, y: 149.89976085148862 },
    { x: 170.5152195262123, y: 151.19019017265177 },
    { x: 170.53711524939203, y: 152.48073768935166 },
    { x: 170.55901097257174, y: 153.7713147549357 },
    { x: 170.58090669575148, y: 155.06198046717233 },
    { x: 170.60280241893122, y: 156.3525575327564 },
    { x: 170.62469814211093, y: 157.64316414722464 },
    { x: 170.64659386529067, y: 158.93382985946124 },
    { x: 170.6684895884704, y: 160.2243182783928 },
    { x: 170.6903853116501, y: 161.51492489286105 },
    { x: 170.71228103482983, y: 162.80556105621346 },
    { x: 171.05623004672194, y: 164.0175085409861 },
    { x: 171.63098539296874, y: 165.1733426946949 },
    { x: 172.20571119033136, y: 166.32917684840373 },
    { x: 172.5214114689443, y: 166.9663098891612 },
    { x: 171.94263747444862, y: 165.8124259618085 },
    { x: 171.36392257772124, y: 164.65860113222413 },
    { x: 170.7852076809939, y: 163.50480585152394 },
    { x: 169.6221635995444, y: 163.26823748475348 },
    { x: 168.33194112057052, y: 163.22636671586596 },
    { x: 167.0418368371334, y: 163.18375722487383 },
    { x: 165.7517916514646, y: 163.14085224503984 },
    { x: 164.46174646579587, y: 163.0977699719008 },
    { x: 163.17181947566382, y: 163.05451040545665 },
    { x: 161.88177428999504, y: 163.01110309459156 },
    { x: 160.59167000655793, y: 162.9676957837265 },
    { x: 159.30165436977336, y: 162.92405208178795 },
    { x: 158.01149098856786, y: 162.8804083798494 },
    { x: 156.7214162540149, y: 162.83673512902666 },
    { x: 155.43137106834612, y: 162.7930027804356 },
    { x: 154.1414145293299, y: 162.7491522363078 },
    { x: 152.85136934366113, y: 162.70533124106416 },
    { x: 151.56132415799237, y: 162.6614806969363 },
    { x: 150.27121987455524, y: 162.61763015280852 },
    { x: 148.9811155911181, y: 162.57360231537558 },
    { x: 147.69109995433354, y: 162.52960402682683 },
    { x: 146.40129115973824, y: 162.4856057382781 },
    { x: 145.11124597406945, y: 162.44160744972936 },
    { x: 143.82123033728487, y: 162.39760916118064 },
    { x: 142.53115560273193, y: 162.35352222597936 },
    { x: 141.24113996594735, y: 162.30940574189387 },
    { x: 139.9510652313944, y: 162.26525970892422 },
    { x: 138.66116779014652, y: 162.22114322483873 },
    { x: 137.37103395782523, y: 162.1769971918691 },
    { x: 136.08081147885136, y: 162.13285115889943 },
    { x: 134.79097313537187, y: 162.088734674814 },
    { x: 133.50098704747148, y: 162.04633202601113 },
    { x: 132.2109418618027, y: 162.00921862747708 },
    { x: 130.92030569845028, y: 161.97736493032758 },
    { x: 129.62984682840295, y: 161.9511846189413 },
    { x: 128.33882652955614, y: 161.93050040001307 },
    { x: 127.04792442624606, y: 161.9154009201955 },
    { x: 125.75699277405181, y: 161.906122570562 },
    { x: 124.46612021962589, y: 161.90263580222836 },
    { x: 123.17536586073675, y: 161.9049110663105 },
    { x: 121.88467059961594, y: 161.9131552049976 },
    { x: 120.59382759407424, y: 161.9275455115948 },
    { x: 119.30330962625854, y: 161.94799333944954 },
    { x: 118.01267346290611, y: 161.97464643298275 },
    { x: 116.72224414174295, y: 162.00759343884698 },
    { x: 115.43205121165326, y: 162.0469230036948 },
    { x: 114.1421833192896, y: 162.09278287194707 },
    { x: 112.85249272023104, y: 162.14529123914056 },
    { x: 111.56303851224594, y: 162.204566300812 },
    { x: 110.27393889087104, y: 162.27066715472975 },
    { x: 108.98519385610632, y: 162.34371199643053 },
    { x: 107.69686250572019, y: 162.42390766810365 },
    { x: 106.40903348636515, y: 162.51131326751747 },
    { x: 105.12173634692542, y: 162.60616518574543 },
    { x: 103.83497108740099, y: 162.7086111672085 },
    { x: 102.54888545221276, y: 162.8188285052117 },
    { x: 101.26347944136076, y: 162.9369353952918 },
    { x: 99.97884170149752, y: 163.06313867963812 },
    { x: 98.69506087927557, y: 163.1976747493241 },
    { x: 97.41231426800005, y: 163.3408981909599 },
    { x: 96.1304836721342, y: 163.49286810231396 },
    { x: 94.84977593386732, y: 163.65399816776477 },
    { x: 93.57027969985195, y: 163.82461342503836 },
    { x: 92.292142714509, y: 164.0050093629766 },
    { x: 91.01545362449102, y: 164.1955110193055 },
    { x: 89.74044882087149, y: 164.3968571161296 },
    { x: 88.46724649918711, y: 164.60937269117497 },
    { x: 87.1960830505114, y: 164.8337078198936 },
    { x: 85.92722441480197, y: 165.0706898710426 },
    { x: 84.66096608090065, y: 165.32126440891585 },
    { x: 83.39786947760695, y: 165.58693842660674 },
    { x: 82.13834828929939, y: 165.8693075638611 },
    { x: 80.88337762915604, y: 166.17135625798142 },
    { x: 79.63487817464879, y: 166.4987874436151 },
    { x: 79.05004665889554, y: 166.04961485514676 },
    { x: 79.1273465399187, y: 164.7611062114555 },
    { x: 79.18656250382178, y: 163.4716815523546 },
    { x: 79.23002891245523, y: 162.18160681780165 },
    { x: 79.25818899908178, y: 160.89111839887016 },
    { x: 79.27142689919583, y: 159.6003935888652 },
    { x: 79.2693880261872, y: 158.3094914855551 },
    { x: 79.25177689121402, y: 157.01885532220268 },
    { x: 79.21779567440338, y: 155.7284555499237 },
    { x: 79.16682384918742, y: 154.43873540198095 },
    { x: 79.09788630238809, y: 153.15001991610043 },
    { x: 79.00974198086969, y: 151.8622204456296 },
    { x: 78.90109073372818, y: 150.57598706602045 },
    { x: 78.76652511515803, y: 149.29220624379852 },
    { x: 78.58952729890085, y: 148.01365557407698 },
    { x: 78.37305217337496, y: 146.7411919744972 },
    { x: 78.12185710893385, y: 145.47517003166936 },
    { x: 77.83978346052132, y: 144.21556019670925 },
    { x: 77.52984521432408, y: 142.96248066515363 },
    { x: 77.19467222103438, y: 141.7160496325392 },
    { x: 76.83612606035582, y: 140.47608980556092 },
    { x: 76.45606831199191, y: 139.24257163533457 },
    { x: 76.05568093130998, y: 138.0153473774392 },
    { x: 75.63602767814062, y: 136.79480116736926 },
    { x: 75.1975222368624, y: 135.5807557118196 },
    { x: 74.74028280301205, y: 134.37368379293716 },
    { x: 74.26330471452735, y: 133.17432413282654 },
    { x: 73.8429127392534, y: 132.03562833194397 },
    { x: 75.13245559389107, y: 131.97629417250417 },
    { x: 76.42196889964454, y: 131.9174623440955 },
    { x: 77.71160040093473, y: 131.8589555534128 },
    { x: 79.00117280445657, y: 131.80068515380358 },
    { x: 80.29053836578912, y: 131.74279888968877 },
    { x: 81.57996302489003, y: 131.68520811441576 },
    { x: 82.86947633064351, y: 131.6277946324479 },
    { x: 84.15890098974442, y: 131.57079483485856 },
    { x: 85.44844384438208, y: 131.5140018794585 },
    { x: 86.73804579678811, y: 131.4574453151319 },
    { x: 88.02758865142577, y: 131.40130243518388 },
    { x: 89.31710195717922, y: 131.34533684854097 },
    { x: 90.60667436070108, y: 131.28969629962407 },
    { x: 91.89636495975962, y: 131.23438078843319 },
    { x: 93.18590781439728, y: 131.17930166831576 },
    { x: 94.47562796234003, y: 131.1246066836927 },
    { x: 95.76522991474606, y: 131.07023673679566 },
    { x: 97.05495006268882, y: 131.01610318097212 },
    { x: 98.34464066174739, y: 130.96244240729547 },
    { x: 99.63439035857432, y: 130.90913622022904 },
    { x: 100.92402185986451, y: 130.85615507088863 },
    { x: 102.21371245892308, y: 130.8035285081584 },
    { x: 103.50340305798166, y: 130.75140427645928 },
    { x: 104.79324140146115, y: 130.69969372913874 },
    { x: 106.08299109828808, y: 130.64842641508093 },
    { x: 107.37271124623082, y: 130.5976023342859 },
    { x: 108.66260868747867, y: 130.54733968229033 },
    { x: 109.95259477537907, y: 130.49760891021006 },
    { x: 111.24246266774274, y: 130.4484986646976 },
    { x: 112.53244875564314, y: 130.3999498479847 },
    { x: 113.82240529465936, y: 130.35208065560795 },
    { x: 115.11239138255976, y: 130.3049501853358 },
    { x: 116.40246611711271, y: 130.25855843716823 },
    { x: 117.69224536282383, y: 130.21302360664197 },
    { x: 118.98234964626096, y: 130.16840479152538 },
    { x: 120.27248347858227, y: 130.12476108958683 },
    { x: 121.56249911536686, y: 130.08244708743655 },
    { x: 122.85266249657235, y: 130.04131504065356 },
    { x: 124.1429440733146, y: 130.00154224254302 },
    { x: 125.43331429670937, y: 129.96360147525183 },
    { x: 126.72359587345161, y: 129.92755183654836 },
    { x: 128.0139660968464, y: 129.89380701081117 },
    { x: 129.30445451577788, y: 129.8628988779556 },
    { x: 130.5950020324778, y: 129.83562525785453 },
    { x: 131.88560864694603, y: 129.81290216591768 },
    { x: 133.17627435918263, y: 129.79762539279497 },
    { x: 134.46708781584016, y: 129.79700486622713 },
    { x: 135.7578717236135, y: 129.80799705114327 },
    { x: 137.04856698473432, y: 129.8274106680516 },
    { x: 138.33920314808674, y: 129.85329549059605 },
    { x: 139.62969156701826, y: 129.88438091675675 },
    { x: 140.91988449710792, y: 129.91966228447146 },
    { x: 142.21016607385016, y: 129.95851906717232 },
    { x: 143.50018171063476, y: 130.00047848271242 },
    { x: 144.79031554295605, y: 130.04503820006065 },
    { x: 146.08015388643554, y: 130.0920209259119 },
    { x: 147.3700217787992, y: 130.14110162254013 },
    { x: 148.6598601222787, y: 130.19198480110353 },
    { x: 149.9494916235689, y: 130.2447295593705 },
    { x: 151.23918222262748, y: 130.29892221296242 },
    { x: 152.5287546261493, y: 130.35453321299514 },
    { x: 153.81832702967114, y: 130.4115330105845 },
    { x: 155.1078698843088, y: 130.46974431242532 },
    { x: 156.39732409229387, y: 130.52904892298093 },
    { x: 157.68674875139484, y: 130.589387744483 },
    { x: 158.97620295937992, y: 130.65073122804725 },
    { x: 160.2655389718283, y: 130.71304982478955 },
    { x: 161.55496363092922, y: 130.77622533917315 },
    { x: 162.84418144784087, y: 130.84025777119808 },
    { x: 164.133487911405, y: 130.90502892532757 },
    { x: 165.42261708166413, y: 130.97056835044583 },
    { x: 166.71171670303903, y: 131.03687604655286 },
    { x: 168.00066857999303, y: 131.10383381811192 },
    { x: 169.28944316364192, y: 131.171441665123 },
    { x: 170.57851323613264, y: 131.23969958758613 },
    { x: 171.8673469175499, y: 131.30854848773293 },
    { x: 173.1562987945039, y: 131.37795881667918 },
    { x: 174.44525067145784, y: 131.44790102554074 },
    { x: 175.7341434506435, y: 131.5183751143176 },
    { x: 177.02300668094495, y: 131.5894992785465 },
    { x: 178.3118699112464, y: 131.66109622492232 },
    { x: 179.60070359266362, y: 131.73313640456087 },
    { x: 180.88944862742832, y: 131.80564936634636 },
    { x: 182.1781050155405, y: 131.8786351102788 },
    { x: 183.466820501421, y: 131.9521527341265 },
    { x: 184.75550643841734, y: 132.0260840423528 },
    { x: 186.0441923754137, y: 132.10042903495767 },
    { x: 187.3328192146417, y: 132.17524680970945 },
    { x: 188.62144605386965, y: 132.25056691549233 },
    { x: 189.91004334421342, y: 132.32627115676962 },
    { x: 191.19855198790466, y: 132.4023299846571 },
    { x: 192.4870901804801, y: 132.47895024134405 },
    { x: 193.77556927528718, y: 132.55604328017793 },
    { x: 195.06404837009424, y: 132.6335204545062 },
    { x: 196.3524979160171, y: 132.71144086209722 },
    { x: 197.64091791305577, y: 132.79001134514027 },
    { x: 198.9291606167894, y: 132.86923190363532 },
    { x: 200.06971799737548, y: 133.1863505286891 },
    { x: 200.709599084362, y: 134.3074351945985 },
    { x: 201.34945062246433, y: 135.42851986050792 },
    { x: 201.98933170945085, y: 136.54957497753315 },
    { x: 202.629153698669, y: 137.67060054567418 },
    { x: 203.26894613900296, y: 138.79153746716267 },
    { x: 203.90870903045274, y: 139.91241529088282 },
    { x: 204.54856056855508, y: 141.03347040790803 },
    { x: 205.18835300888904, y: 142.1544368782807 },
    { x: 205.82820454699134, y: 143.27549199530594 },
    { x: 206.46817428063042, y: 144.39675395452045 },
    { x: 207.10799626984854, y: 145.51772042489313 },
    { x: 207.74787735683506, y: 146.6388346396867 },
    { x: 208.3877288949374, y: 147.75991930559613 },
    { x: 209.02760998192392, y: 148.88100397150552 },
    { x: 209.66746152002625, y: 150.00202953964657 },
    { x: 210.30734260701277, y: 151.12314375444018 },
    { x: 210.94719414511508, y: 152.24419887146541 },
    { x: 211.5870752321016, y: 153.3652835373748 },
    { x: 212.22689722131977, y: 154.48630910551586 },
    { x: 212.86680785719045, y: 155.60742332030944 },
    { x: 213.50665939529276, y: 156.72847843733467 },
    { x: 214.14648138451093, y: 157.8495040054757 },
    { x: 214.78633292261324, y: 158.97055912250093 },
    { x: 215.4261549118314, y: 160.0915255928736 },
    { x: 216.06600644993372, y: 161.21258070989884 },
    { x: 216.70582843915187, y: 162.33360627803987 },
    { x: 217.3457095261384, y: 163.4546909439493 },
    { x: 217.9855610642407, y: 164.57574606097452 },
    { x: 218.62544215122722, y: 165.69683072688392 },
    { x: 219.26526414044534, y: 166.81782674614078 },
    { x: 219.9051156785477, y: 167.93888186316602 },
    { x: 220.54496721665004, y: 169.05993698019125 },
    { x: 221.18478920586816, y: 170.18096254833227 },
    { x: 221.8246111950863, y: 171.30195856758914 },
    { x: 222.46449228207283, y: 172.42304323349853 },
    { x: 223.10434382017516, y: 173.54409835052377 },
    { x: 223.74413626050912, y: 174.66500572312808 },
    { x: 224.38398779861146, y: 175.78609038903753 },
    { x: 225.02383933671376, y: 176.9071455060627 },
    { x: 225.66372042370028, y: 178.02823017197213 },
    { x: 226.30357196180262, y: 179.14928528899736 },
    { x: 226.94345304878914, y: 180.27036995490676 },
    { x: 227.5832454891231, y: 181.39133642527943 },
    { x: 228.2232743205305, y: 182.51271658003068 },
    { x: 228.86321450528538, y: 183.63386034370848 },
    { x: 229.5031251411561, y: 184.75506320515458 },
    { x: 230.14309487479514, y: 185.87629561548493 },
    { x: 230.78294641289745, y: 186.99735073251017 },
    { x: 231.42267975546307, y: 188.11819900734608 },
    { x: 232.06259039133377, y: 189.23937231990809 },
    { x: 232.70250102720445, y: 190.36051608358582 },
    { x: 233.34241166307515, y: 191.4816893961478 },
    { x: 233.9824109455984, y: 192.6029513553623 },
    { x: 234.6223215814691, y: 193.72412466792426 },
    { x: 235.26223221733977, y: 194.8452979804862 },
    { x: 235.9021133043263, y: 195.96638264639566 },
    { x: 236.54196484242863, y: 197.08743776342087 },
    { x: 237.18178683164678, y: 198.20840423379354 },
    { x: 237.8216383697491, y: 199.32948889970294 },
    { x: 237.69428267891965, y: 199.95527516893407 },
    { x: 236.40923125467785, y: 199.8335928638678 },
    { x: 235.12429802597276, y: 199.71191055880152 },
    { x: 233.83921705284678, y: 199.59019870485102 },
    { x: 232.55446111744678, y: 199.46854594866895 },
    { x: 231.26926194878408, y: 199.34683409471847 },
    { x: 229.984328720079, y: 199.2251517896522 },
    { x: 228.6993954913739, y: 199.1034694845859 },
    { x: 227.41419632271118, y: 198.9817576306354 },
    { x: 226.12896760516426, y: 198.86004577668496 },
    { x: 224.84373888761738, y: 198.73833392273448 },
    { x: 223.5587761100281, y: 198.6166516176682 },
    { x: 222.27351784359703, y: 198.49493976371772 },
    { x: 220.98855506600776, y: 198.3732574586514 },
    { x: 219.7037695817236, y: 198.25160470246934 },
    { x: 218.4186886085976, y: 198.12989284851886 },
    { x: 217.13372583100832, y: 198.00821054345258 },
    { x: 215.84879260230326, y: 197.8865282383863 },
    { x: 214.56380027582978, y: 197.76484593332 },
    { x: 213.27880794935635, y: 197.64313407936953 },
    { x: 211.99378607399873, y: 197.52145177430324 },
    { x: 210.70861645422016, y: 197.39973992035274 },
    { x: 209.4233581877891, y: 197.2780280664023 },
    { x: 208.1384545079682, y: 197.156345761336 },
    { x: 206.8532553393055, y: 197.03466345626973 },
    { x: 205.56817436617948, y: 196.91295160231925 },
    { x: 204.28324113747442, y: 196.79126929725297 },
    { x: 202.99816016434838, y: 196.66958699218668 },
    { x: 201.7127246046122, y: 196.54784558935202 },
    { x: 200.4280277669806, y: 196.42619283316992 },
    { x: 199.14297634273876, y: 196.30448097921945 },
    { x: 197.85813176068626, y: 196.18282822303735 },
    { x: 196.5729916897919, y: 196.06111636908688 },
    { x: 195.2878811677817, y: 195.9394045151364 },
    { x: 194.00288884130828, y: 195.81772221007012 },
    { x: 192.71771922152973, y: 195.69601035611964 },
    { x: 191.43260869951953, y: 195.57432805105336 },
    { x: 190.14776411746703, y: 195.45264574598707 },
    { x: 188.8625944976885, y: 195.3309338920366 },
    { x: 187.57763172009922, y: 195.2092515869703 },
    { x: 186.29263939362576, y: 195.08756928190402 },
    { x: 185.00791300710998, y: 194.96591652572192 },
    { x: 184.14892694390528, y: 194.2605846602697 },
    { x: 183.64216358016395, y: 193.07316274936906 },
    { x: 183.13548886307515, y: 191.88594768065772 },
    { x: 182.62881414598635, y: 190.6987030630622 },
    { x: 182.12213942889758, y: 189.51151754323504 },
    { x: 181.61537606515623, y: 188.32406608345025 },
    { x: 181.10870134806746, y: 187.1368510147389 },
    { x: 180.60208572874703, y: 185.9497245926801 },
    { x: 180.09535191388986, y: 184.76239132843202 },
    { x: 179.588824941222, y: 183.57544219967835 },
    { x: 179.08215022413322, y: 182.388227130967 },
    { x: 178.57547550704442, y: 181.20101206225564 },
    { x: 178.0688303388398, y: 180.01385609131268 },
    { x: 177.562155621751, y: 178.82664102260136 },
    { x: 177.05548090466223, y: 177.63939640500584 },
    { x: 176.54880618757343, y: 176.45215178741032 },
    { x: 176.04213147048463, y: 175.26493671869898 },
    { x: 175.53545675339586, y: 174.0777216499876 },
    { x: 175.02881158519128, y: 172.89053613016046 },
    { x: 174.52213686810248, y: 171.70332106144912 },
    { x: 174.01546215101368, y: 170.5161059927378 },
    { x: 173.5087874339249, y: 169.32886137514228 },
    { x: 173.0021127168361, y: 168.1416758553151 },
    { x: 172.44115669950284, y: 167.28611746267563 },
    { x: 171.58187514745632, y: 168.24938153816277 },
    { x: 170.72262314429395, y: 169.21261606476568 },
    { x: 169.86334159224742, y: 170.17588014025276 },
    { x: 169.9156726661358, y: 170.97044963593817 },
    { x: 170.74115029467677, y: 171.95625951005704 },
    { x: 171.35813099642135, y: 173.08907508298716 },
    { x: 171.86028473423013, y: 174.27791534032858 },
    { x: 172.2868819751825, y: 175.49600899301134 },
    { x: 172.65181069484467, y: 176.73395949586518 },
    { x: 172.94396051276365, y: 177.99111677343805 },
    { x: 173.16531120417974, y: 179.26263480872402 },
    { x: 173.31869946197455, y: 180.54416991574803 },
    { x: 173.40613461027257, y: 181.8317034462612 },
    { x: 173.42856221336757, y: 183.1222214140769 },
    { x: 173.38376610494592, y: 184.41208930644058 },
    { x: 173.25233266809917, y: 185.69554509093652 },
    { x: 172.93536178746632, y: 186.9465266517151 },
    { x: 172.5439277186919, y: 188.17635121141856 },
    { x: 172.08899309780784, y: 189.38442779236325 },
    { x: 171.57265589559114, y: 190.56721052844708 },
    { x: 170.9941478410531, y: 191.72091716249471 },
    { x: 170.35143006118497, y: 192.84011069981642 },
    { x: 169.64240458520985, y: 193.9184085814286 },
    { x: 168.8647961490456, y: 194.94815764632784 },
    { x: 168.01680227075704, y: 195.92093646252192 },
    { x: 167.0978024237763, y: 196.82699389823043 },
    { x: 166.1087421723973, y: 197.6557810017999 },
    { x: 165.05269460057502, y: 198.39733979926072 },
    { x: 163.9349785074625, y: 199.04245103874763 },
    { x: 162.7637198362101, y: 199.58360930367817 },
    { x: 161.548315131988, y: 200.01664820138254 },
    { x: 160.2990769553762, y: 200.34053352091425 },
    { x: 159.02670200244896, y: 200.5572154886294 },
    { x: 157.74144373601786, y: 200.67130373046064 },
    { x: 156.4510144148547, y: 200.6896240386542 },
    { x: 155.1622989289742, y: 200.62290265816858 },
    { x: 153.87869540005735, y: 200.48813019740916 },
    { x: 152.60475435626842, y: 200.2826472567994 },
    { x: 151.34508542353996, y: 200.00202150371186 },
    { x: 150.10580522089788, y: 199.6422342898976 },
    { x: 148.8933554050941, y: 199.1998874936756 },
    { x: 147.71497545275352, y: 198.67311953534224 },
    { x: 146.57870266037398, y: 198.061516730519 },
    { x: 145.49171740681194, y: 197.36599509461558 },
    { x: 144.46114097315558, y: 196.5894799671661 },
    { x: 143.4930604295466, y: 195.73590134976692 },
    { x: 142.59314916174822, y: 194.8112872147914 },
    { x: 141.76495303586236, y: 193.82142914353943 },
    { x: 141.01201791799105, y: 192.77344841709916 },
    { x: 140.33694410994238, y: 191.67384578999093 },
    { x: 139.74262740236634, y: 190.52847194128296 },
    { x: 139.23450478995255, y: 189.3423501812864 },
    { x: 138.82853267016, y: 188.11760802966245 },
    { x: 137.66770475502423, y: 187.95127736059538 },
    { x: 136.3769208472509, y: 187.95186833827904 },
    { x: 135.08610739059336, y: 187.95245931596273 },
    { x: 133.79529393393582, y: 187.95305029364638 },
    { x: 132.50459867281504, y: 187.95364127133004 },
    { x: 131.21354882508405, y: 187.95426179789789 },
    { x: 130.39002142289914, y: 188.45254463187865 },
    { x: 130.15986516399644, y: 189.721551012009 },
    { x: 129.7550749995712, y: 190.9462636147488 },
    { x: 129.18096972877643, y: 192.10076806866937 },
    { x: 128.44662085905634, y: 193.16130707088746 },
    { x: 127.60232059129066, y: 194.13707032438404 },
    { x: 126.67625856099016, y: 195.03574053904677 },
    { x: 125.75232405035085, y: 195.93600639345533 },
    { x: 124.79242854766062, y: 196.7985678716462 },
    { x: 123.7867322744865, y: 197.60767541834971 },
    { x: 122.73943117238245, y: 198.3619402360093 },
    { x: 121.65238682105205, y: 199.05752096968106 },
    { x: 120.52657433367334, y: 199.688596489181 },
    { x: 119.36305747007691, y: 200.2480750623051 },
    { x: 118.16499796087032, y: 200.72741706152445 },
    { x: 116.93470061901994, y: 201.11763962604738 },
    { x: 115.67757289033122, y: 201.4091984662827 },
    { x: 114.4002928226296, y: 201.59293342813365 },
    { x: 113.11178417893834, y: 201.6611027039442 },
    { x: 111.82253681314252, y: 201.6088307278242 },
    { x: 110.54386794788428, y: 201.43407862676494 },
    { x: 109.28750849018432, y: 201.13947625145872 },
    { x: 108.0637414517384, y: 200.73063788990044 },
    { x: 106.88004270024486, y: 200.2164873051133 },
    { x: 105.74244020807707, y: 199.60751435098237 },
    { x: 104.65335698373802, y: 198.91468166353965 },
    { x: 103.61438866697362, y: 198.1491291721221 },
    { x: 102.62423510687985, y: 197.32125808396228 },
    { x: 101.67831622640826, y: 196.44350847930127 },
    { x: 100.78041428273431, y: 195.51688502020127 },
    { x: 99.9368822859574, y: 194.54050124013685 },
    { x: 99.15428008836619, y: 193.51462307906561 },
    { x: 98.4392561889019, y: 192.4398710635554 },
    { x: 97.79887277088426, y: 191.31937737532965 },
    { x: 97.23924645333922, y: 190.15645148941687 },
    { x: 96.76551874211466, y: 188.9559689717073 },
    { x: 96.3815605410386, y: 187.72369185461665 },
    { x: 96.08997215191908, y: 186.46671187034883 },
    { x: 95.89143319909238, y: 185.1913229312349 },
    { x: 95.78538225375898, y: 183.90514864939414 },
    { x: 95.76983954067863, y: 182.6150739148412 },
    { x: 95.8420570136223, y: 181.32677211333922 },
    { x: 95.99878429532983, y: 180.04585753288305 },
    { x: 96.23715514403544, y: 178.77747167932057 },
    { x: 96.55459880681522, y: 177.52666741184703 },
    { x: 96.95090844147988, y: 176.29829074746854 },
    { x: 97.43184608044513, y: 175.10064492264056 },
    { x: 97.49428287272416, y: 173.8702293852534 },
    { x: 97.26232413188629, y: 172.60042518525012 },
    { x: 97.03042448881678, y: 171.33070963189937 },
    { x: 96.79846574797891, y: 170.06078723635932 },
    { x: 96.56653655602521, y: 168.79098303635604 },
    { x: 96.3346369129557, y: 167.52138567854203 },
    { x: 96.10267817211785, y: 166.25134508746527 },
    { x: 95.87074898016415, y: 164.98162953411455 },
    { x: 95.63884933709465, y: 163.71191398076377 },
    { x: 94.38683356536961, y: 163.91119165569506 },
    { x: 93.1159951544199, y: 164.13750655965396 },
    { x: 91.84539313454367, y: 164.36379191472864 },
    { x: 90.57446607694142, y: 164.59013636757172 },
    { x: 89.3036572148759, y: 164.8164512715306 },
    { x: 88.03281880392618, y: 165.04276617548948 },
    { x: 86.7621281373974, y: 165.2690810794484 },
    { x: 85.49120107979515, y: 165.49542553229145 },
    { x: 84.22051041326634, y: 165.72171088736616 },
    { x: 82.94970155120082, y: 165.94802579132505 },
    { x: 81.67877449359857, y: 166.17437024416813 },
    { x: 80.40787698488049, y: 166.40071469701118 },
    { x: 79.14761707446836, y: 166.63719441712908 },
    { x: 78.92257277252935, y: 167.90812147473136 },
    { x: 78.64549288554379, y: 169.16852912956438 },
    { x: 78.32952666697315, y: 170.42016076579503 },
    { x: 77.97931329163424, y: 171.6626322479289 },
    { x: 77.59751215910353, y: 172.89561853823997 },
    { x: 77.1851574803274, y: 174.11894234342313 },
    { x: 76.74354940620997, y: 175.33195358802638 },
    { x: 76.2733380122032, y: 176.53417948990275 },
    { x: 75.7751142759908, y: 177.7247926802952 },
    { x: 75.24902594199366, y: 178.9034976703618 },
    { x: 74.695427596822, y: 180.06940799357704 },
    { x: 74.11464427820182, y: 181.22190312337315 },
    { x: 73.50676463278569, y: 182.360480728719 },
    { x: 72.87208414941541, y: 183.48425434308908 },
    { x: 72.2104550836701, y: 184.59254434214716 },
    { x: 71.52229111992828, y: 185.68455290602034 },
    { x: 70.80791729591601, y: 186.7594526659515 },
    { x: 70.06712676944397, y: 187.81671174202523 },
    { x: 69.30056961596422, y: 188.85511862999013 },
    { x: 68.50845267766601, y: 189.87423009658343 },
    { x: 67.69092369897031, y: 190.8729823819745 },
    { x: 66.84872140198163, y: 191.85066631294302 },
    { x: 65.98166849339492, y: 192.80686820511036 },
    { x: 65.09056279308311, y: 193.74067204306684 },
    { x: 64.17564069211967, y: 194.651516398013 },
    { x: 63.237700010377544, y: 195.53863299896008 },
    { x: 62.27742037219293, y: 196.40116492826675 },
    { x: 61.295333657481144, y: 197.2388166970912 },
    { x: 60.292089941694215, y: 198.05093822998143 },
    { x: 59.26854614247344, y: 198.837145391443 },
    { x: 58.22514549308158, y: 199.59708359486572 },
    { x: 57.163040400001776, y: 200.3302800581027 },
    { x: 56.08252635207585, y: 201.03676433003807 },
    { x: 54.98493304909207, y: 201.71588633521984 },
    { x: 53.87088101761825, y: 202.36785291583726 },
    { x: 52.74134537083246, y: 202.99222083862756 },
    { x: 51.597064830839265, y: 203.58928559243267 },
    { x: 50.438748570859055, y: 204.15901762836836 },
    { x: 49.26748989960662, y: 204.70150559308715 },
    { x: 48.083879794765636, y: 205.21677903547325 },
    { x: 46.8892775050085, y: 205.70495615106336 },
    { x: 45.6837421281036, y: 206.16662791754118 },
    { x: 44.4685442660708, y: 206.60182388379087 },
    { x: 43.244304445477944, y: 207.01095773419104 },
    { x: 42.011790937313805, y: 207.39438405535182 },
    { x: 40.77165381703042, y: 207.75242788499926 },
    { x: 39.52454316007979, y: 208.08553245639615 },
    { x: 38.27134543298744, y: 208.3941705516893 },
    { x: 37.01244477124773, y: 208.67887405079415 },
    { x: 35.74822531035505, y: 208.93996799143665 },
    { x: 34.47960306571908, y: 209.1781024490688 },
    { x: 33.20657803733982, y: 209.3922432127442 },
    { x: 31.929268420754, y: 209.57931719850785 },
    { x: 30.64832429141365, y: 209.73840839095004 },
    { x: 29.364159333697334, y: 209.86865987242945 },
    { x: 28.077423623057083, y: 209.96927382307314 },
    { x: 26.78853084387146, y: 210.03930467858723 },
    { x: 25.498456109318507, y: 210.07801371686716 },
    { x: 24.207701750429347, y: 210.08478041134512 },
    { x: 22.91706558707692, y: 210.05868874661138 },
    { x: 21.62777389795482, y: 209.99920684275068 },
    { x: 20.34040288630463, y: 209.90565507542675 },
    { x: 19.055986763072756, y: 209.7776493091453 },
    { x: 17.775574513647705, y: 209.61448037068584 },
    { x: 16.50027422118634, y: 209.41597096674332 },
    { x: 15.230898480003699, y: 209.18188470624423 },
    { x: 13.968673568793387, y: 208.911955649231 },
    { x: 12.714678021828083, y: 208.60603605128264 },
    { x: 11.46988695228584, y: 208.26424410793592 },
    { x: 10.235659608839079, y: 207.88681621026436 },
    { x: 9.012601743613555, y: 207.47387055380457 },
    { x: 7.802190800818428, y: 207.02587992070355 },
    { x: 6.605076855905726, y: 206.5431693486873 },
    { x: 5.422766901968792, y: 206.02641846209204 },
    { x: 4.255231390123441, y: 205.47601139641216 },
    { x: 3.1038295690421016, y: 204.89289371594154 },
    { x: 1.9688717020086943, y: 204.2775973005954 },
    { x: 0.8516283910430967, y: 203.6312154590886 },
    { x: -0.24772307054959236, y: 202.95433916910477 },
    { x: -1.3282518929176033, y: 202.24823903266378 },
    { x: -2.3897216849874705, y: 201.513624222986 },
    { x: -3.4315710179597136, y: 200.75161759767047 },
    { x: -4.45348962855041, y: 199.96310562324263 },
    { x: -5.455314997896552, y: 199.1491225106489 },
    { x: -6.43669253938794, y: 198.31043653087804 },
    { x: -7.397341538624837, y: 197.44840693260244 },
    { x: -8.3373358678177, y: 196.5637133401584 },
    { x: -9.256350489240512, y: 195.65733086672387 },
    { x: -10.154355854009092, y: 194.73011642994024 },
    { x: -11.031292864355072, y: 193.7830451429855 },
    { x: -11.887087648067995, y: 192.81691482573262 },
    { x: -12.721932272895053, y: 191.8322869069811 },
    { x: -13.535457377783954, y: 190.83031379321406 },
    { x: -14.327810707155615, y: 189.81132052215744 },
    { x: -15.09885929103121, y: 188.7759867181476 },
    { x: -15.848351963895187, y: 187.72522839659413 },
    { x: -16.576318274631724, y: 186.65928194857054 },
    { x: -17.282433185514808, y: 185.5787679006446 },
    { x: -17.96615004218705, y: 184.48418858384753 },
    { x: -18.627158581364526, y: 183.37539625375828 },
    { x: -19.264468915427102, y: 182.2528932414081 },
    { x: -19.87673657014444, y: 181.11667954679692 },
    { x: -20.461686281434446, y: 179.9661050944727 },
    { x: -21.014708423364535, y: 178.79978108687885 },
    { x: -20.949715652603654, y: 177.84916393382213 },
    { x: -19.759235432190078, y: 177.34969914447404 },
    { x: -18.56893250508159, y: 176.8502934528943 },
    { x: -17.378910292372854, y: 176.3510059568513 },
    { x: -16.18860736526437, y: 175.85160026527157 },
    { x: -14.99840785925053, y: 175.35225367146023 },
    { x: -13.808104932142049, y: 174.85284797988047 },
    { x: -12.617949749454484, y: 174.3535309349533 },
    { x: -11.427543401251361, y: 173.8540661456052 },
    { x: -10.237299571911246, y: 173.35471955179386 },
    { x: -9.04687844926603, y: 172.85525476244575 },
    { x: -7.856368679968267, y: 172.35578997309767 },
    { x: -6.666065752859786, y: 171.85638428151796 },
    { x: -5.475659404656663, y: 171.35694904105404 },
    { x: -4.285474673084915, y: 170.85760244724264 },
    { x: -3.0953933626078065, y: 170.3582854023155 },
    { x: -1.9050904354993252, y: 169.85887971073575 },
    { x: -0.7146988617382943, y: 169.35944447027182 },
    { x: 0.4756040653701871, y: 168.8600683275763 },
    { x: 1.6655671803105623, y: 168.36081038041746 },
    { x: 2.855751911882311, y: 167.8614342377219 },
    { x: 4.046158260085433, y: 167.361998997258 },
    { x: 5.236357766099274, y: 166.86265240344665 },
    { x: 6.426542497671023, y: 166.3633058096353 },
    { x: 7.616830650337413, y: 165.86390011805557 },
    { x: 8.807133577445894, y: 165.36452397536002 },
    { x: 9.997421730112285, y: 164.86511828378028 },
    { x: 11.187828078315407, y: 164.36568304331635 },
    { x: 12.37823442651853, y: 163.86624780285246 },
    { x: 13.568419158090277, y: 163.3669012090411 },
    { x: 14.7588255062934, y: 162.8674659685772 },
    { x: 15.394377681747079, y: 163.75963542871958 },
    { x: 16.04414287049286, y: 164.8741602423403 },
    { x: 16.801983103138582, y: 165.9185951026786 },
    { x: 17.655399201674758, y: 166.88599602195137 },
    { x: 18.614009327903016, y: 167.74950306443608 },
    { x: 19.66060125678666, y: 168.50409291982166 },
    { x: 20.77422482943982, y: 169.15591175601818 },
    { x: 21.830021235746518, y: 169.7494010948371 },
    { x: 21.414165014194694, y: 170.97139520023202 },
    { x: 20.99833834152706, y: 172.19330065897444 },
    { x: 20.582526443301514, y: 173.4151765688326 },
    { x: 20.166670221749694, y: 174.63717067422752 },
    { x: 19.750814000197874, y: 175.8591352307383 },
    { x: 19.33491345531978, y: 177.08124753166996 },
    { x: 18.91910155709423, y: 178.30312344152813 },
    { x: 18.503215786658227, y: 179.5252357424598 },
    { x: 18.08738911399059, y: 180.747111652318 },
    { x: 17.671503343554583, y: 181.9691944043655 },
    { x: 17.255647122002763, y: 183.19121805864458 },
    { x: 16.83976135156676, y: 184.41327126180792 },
    { x: 16.42389035557285, y: 185.635294916087 },
    { x: 16.008034134021027, y: 186.8573481192503 },
    { x: 15.592177912469207, y: 188.07931267576103 },
    { x: 15.176306916475294, y: 189.30133633004016 },
    { x: 14.760435920481383, y: 190.52335998431928 },
    { x: 14.344594473371655, y: 191.74532454083 },
    { x: 13.928767800704017, y: 192.96722999957242 },
    { x: 13.512926353594288, y: 194.18919455608315 },
    { x: 13.097070132042468, y: 195.4111886614781 },
    { x: 12.681213910490646, y: 196.63318276687303 },
    { x: 12.265357688938826, y: 197.85517687226795 },
    { x: 11.849501467387006, y: 199.07717097766286 },
    { x: 11.433645245835185, y: 200.2991650830578 },
    { x: 11.017789024283365, y: 201.5211591884527 },
    { x: 10.601962351615727, y: 202.74306464719513 },
    { x: 10.186091355621814, y: 203.9651178503584 },
    { x: 9.770249908512085, y: 205.18705285798498 },
    { x: 9.354393686960265, y: 206.4090469633799 },
    { x: 9.149989280623197, y: 207.00962803440282 },
    { x: 9.565727306638285, y: 205.78781122231297 },
    { x: 9.98152443042174, y: 204.56581711691805 },
    { x: 10.397321554205194, y: 203.3438230115231 },
    { x: 10.81311867798865, y: 202.121799357244 },
    { x: 11.228930576214195, y: 200.8997461540807 },
    { x: 11.64474247443974, y: 199.6777224998016 },
    { x: 12.060480500454828, y: 198.4558761388276 },
    { x: 12.476218526469916, y: 197.23402977785355 },
    { x: 12.891986101369186, y: 196.01212431911117 },
    { x: 13.307797999594733, y: 194.79007111594788 },
    { x: 13.723595123378187, y: 193.56807701055297 },
    { x: 14.139347923835366, y: 192.34620110069477 },
    { x: 14.55513027317673, y: 191.1242660930682 },
    { x: 14.97091262251809, y: 189.9022719876733 },
    { x: 15.386709746301547, y: 188.6803074311625 },
    { x: 15.802506870085, y: 187.45825422799922 },
    { x: 16.218303993868453, y: 186.23628967148846 },
    { x: 16.63410111765191, y: 185.01426601720934 },
    { x: 17.049853918109086, y: 183.79241965623535 },
    { x: 17.465665816334635, y: 182.57033690418785 },
    { x: 17.88146294011809, y: 181.34834279879294 },
    { x: 18.297274838343636, y: 180.12628959562966 },
    { x: 18.71310151101127, y: 178.90420684358216 },
    { x: 19.128883860352634, y: 177.6822422870714 },
    { x: 19.544666209693997, y: 176.46030727944483 },
    { x: 19.960389461266995, y: 175.23849046735504 },
    { x: 20.37620135949254, y: 174.0164668130759 },
    { x: 20.792028032160175, y: 172.79435451214422 },
    { x: 21.20782515594363, y: 171.5723604067493 },
    { x: 21.62365182861127, y: 170.35027765470184 },
    { x: 22.352711448062585, y: 169.89244724316782 },
    { x: 23.56971179203056, y: 170.31966501068808 },
    { x: 24.833399373007936, y: 170.5785427850168 },
    { x: 26.1194111359857, y: 170.681816135237 },
    { x: 27.40864372733943, y: 170.63536528930106 },
    { x: 28.680014018204435, y: 170.41764911063947 },
    { x: 29.914950534871593, y: 170.04441715452185 },
    { x: 31.10343620560281, y: 169.5422634167131 },
    { x: 32.238113358236475, y: 168.92832625003942 },
    { x: 33.12839168979116, y: 168.8745768297102 },
    { x: 33.66866348819621, y: 170.04686971190907 },
    { x: 34.208905737717075, y: 171.2191921429921 },
    { x: 34.74911843835376, y: 172.39145547630673 },
    { x: 35.28939023675881, y: 173.56377790738975 },
    { x: 35.829573388511314, y: 174.7359525940519 },
    { x: 36.36987473580054, y: 175.90836367178744 },
    { x: 36.91005788755305, y: 177.08056790733374 },
    { x: 37.45035923484228, y: 178.25300853395348 },
    { x: 37.99063103324733, y: 179.4253605139207 },
    { x: 38.53084373388402, y: 180.59759429835117 },
    { x: 39.07108598340489, y: 181.76982808278163 },
    { x: 39.611357781809936, y: 182.94220961163305 },
    { x: 40.15160003133081, y: 184.11456159160025 },
    { x: 40.69184228085168, y: 185.2868249249149 },
    { x: 41.232084530372546, y: 186.45914735599794 },
    { x: 41.77232677989341, y: 187.6314106893126 },
    { x: 42.31259857829847, y: 188.8037626692798 },
    { x: 42.85289992558769, y: 189.97620329589955 },
    { x: 43.39314217510857, y: 191.14846662921423 },
    { x: 43.933354875745245, y: 192.32072996252884 },
    { x: 44.473597125266124, y: 193.49299329584352 },
    { x: 45.01386892367117, y: 194.6654043735791 },
    { x: 45.55414072207623, y: 195.8377268046621 },
    { x: 46.094264776060356, y: 197.00981284467167 },
    { x: 46.63456612334959, y: 198.1821943735231 },
    { x: 47.174837921754644, y: 199.35454635349026 },
    { x: 47.715139269043874, y: 200.52698698011005 },
    { x: 48.255411067448925, y: 201.69933896007723 },
    { x: 48.79568286585398, y: 202.87172048892862 },
    { x: 49.33592511537485, y: 204.04404292001163 },
    { x: 48.95152368103601, y: 203.20981882175244 },
    { x: 48.41128143151514, y: 202.03749639066942 },
    { x: 47.871068730878456, y: 200.8651739595864 },
    { x: 47.33082648135758, y: 199.69285152850338 },
    { x: 46.790613780720896, y: 198.52052909742034 },
    { x: 46.25037153120003, y: 197.34817711745313 },
    { x: 45.71018837944754, y: 196.17597288190686 },
    { x: 45.16997567881085, y: 195.003679999708 },
    { x: 44.62976297817416, y: 193.83138711750917 },
    { x: 44.08952072865329, y: 192.65903513754196 },
    { x: 43.549308028016604, y: 191.48671270645892 },
    { x: 43.00906577849574, y: 190.3143902753759 },
    { x: 42.46882352897487, y: 189.14203829540872 },
    { x: 41.92858127945401, y: 187.9697158643257 },
    { x: 41.38836857881732, y: 186.79739343324266 },
    { x: 40.848126329296456, y: 185.62504145327546 },
    { x: 40.30788407977558, y: 184.45268947330823 },
    { x: 39.767671379138896, y: 183.2803670422252 },
    { x: 39.2274882273864, y: 182.10816280667893 },
    { x: 38.68724597786554, y: 180.93581082671173 },
    { x: 38.147003728344664, y: 179.76348839562868 },
    { x: 37.60679102770798, y: 178.59116596454567 },
    { x: 37.06654877818711, y: 177.41884353346265 },
    { x: 36.526336077550425, y: 176.24652110237963 },
    { x: 35.98609382802955, y: 175.0741986712966 },
    { x: 35.44588112739287, y: 173.90187624021357 },
    { x: 34.905638877872, y: 172.7295242602464 },
    { x: 34.365396628351135, y: 171.55720182916338 },
    { x: 33.82515437883027, y: 170.38482030031196 },
    { x: 33.284912129309404, y: 169.21246832034475 },
    { x: 33.33901613624878, y: 168.19063835640662 },
    { x: 34.33425210442208, y: 167.36912027834617 },
    { x: 35.28052557150386, y: 166.49145932033767 },
    { x: 36.17024247425906, y: 165.55668036920315 },
    { x: 36.992765214381734, y: 164.5621535742503 },
    { x: 37.75258522226773, y: 163.51884157151093 },
    { x: 38.452716484103725, y: 162.43466346194631 },
    { x: 39.18978385116868, y: 161.57157010384014 },
    { x: 40.41236893424727, y: 161.98531358017289 },
    { x: 41.635072212862596, y: 162.39908660538978 },
    { x: 42.85759819817282, y: 162.81280053283834 },
    { x: 44.080360574556515, y: 163.22657355805524 },
    { x: 45.30315249982439, y: 163.6404056810405 },
    { x: 46.52585577843971, y: 164.0541787062574 },
    { x: 47.748440861518304, y: 164.46789263370596 },
    { x: 48.97114414013364, y: 164.88166565892286 },
    { x: 50.19384741874896, y: 165.29543868413978 },
    { x: 51.416580246248465, y: 165.70921170935665 },
    { x: 52.63928352486379, y: 166.12298473457358 },
    { x: 53.86198680347912, y: 166.5367577597905 },
    { x: 55.08460143544189, y: 166.95050123612322 },
    { x: 56.3073342629414, y: 167.3643038102243 },
    { x: 57.53003754155673, y: 167.7780768354412 },
    { x: 58.75256352686696, y: 168.19179076288975 },
    { x: 59.97532590325065, y: 168.60556378810668 },
    { x: 61.198058730750155, y: 169.01936636220776 },
    { x: 62.42079155824967, y: 169.43313938742466 },
    { x: 63.64355393463336, y: 169.8469124126416 },
    { x: 64.86634585990123, y: 170.26074453562686 },
    { x: 66.08899004074819, y: 170.67448801195957 },
    { x: 67.31175241713188, y: 171.08826103717647 },
    { x: 68.53445569574721, y: 171.50203406239336 },
    { x: 69.75727716989927, y: 171.91586618537863 },
    { x: 70.98000999739878, y: 172.32963921059556 },
    { x: 72.2027132760141, y: 172.74341223581249 },
    { x: 73.4254756523978, y: 173.15721480991354 },
    { x: 74.64811983324475, y: 173.57095828624628 },
    { x: 75.87082311186008, y: 173.98473131146318 },
    { x: 77.09355593935959, y: 174.3985043366801 },
    { x: 76.59370701451711, y: 174.22966201245745 },
    { x: 75.37091508924924, y: 173.81630267161913 },
    { x: 74.14803451732881, y: 173.40288423301243 },
    { x: 72.92527214094513, y: 172.9895248921741 },
    { x: 71.70242111790888, y: 172.57613600245153 },
    { x: 70.47957009487263, y: 172.16274711272902 },
    { x: 69.25665997406803, y: 171.74935822300648 },
    { x: 68.03386804880016, y: 171.33596933328397 },
    { x: 66.81095792799555, y: 170.92258044356143 },
    { x: 65.58825464938022, y: 170.5092211027231 },
    { x: 64.3653740774598, y: 170.0958322130006 },
    { x: 63.14249350553937, y: 169.68241377439386 },
    { x: 61.91970158027149, y: 169.2690544335555 },
    { x: 60.69682100835107, y: 168.855665543833 },
    { x: 59.47399953419902, y: 168.44227665411046 },
    { x: 58.25123715781532, y: 168.02891731327213 },
    { x: 57.028386134779076, y: 167.61552842354962 },
    { x: 55.80556466062702, y: 167.20213953382708 },
    { x: 54.58268408870659, y: 166.78875064410457 },
    { x: 53.359862614554544, y: 166.375361754382 },
    { x: 52.137011591518295, y: 165.9619728646595 },
    { x: 50.914131019597875, y: 165.54858397493697 },
    { x: 49.691457289866726, y: 165.1352541829828 },
    { x: 48.46863581571467, y: 164.72186529326027 },
    { x: 47.245814341562614, y: 164.30850595242194 },
    { x: 46.02296331852637, y: 163.89511706269943 },
    { x: 44.80014184437431, y: 163.48172817297691 },
    { x: 43.57726127245389, y: 163.06833928325437 },
    { x: 42.35441024941765, y: 162.65495039353183 },
    { x: 41.131588775265584, y: 162.2415615038093 },
    { x: 39.90876730111353, y: 161.82817261408678 },
    { x: 39.10358975600638, y: 161.21376266526616 },
    { x: 39.430577708377314, y: 159.96552915071658 },
    { x: 39.648205240386346, y: 158.693420137747 },
    { x: 39.784573340891676, y: 157.41002345101944 },
    { x: 39.847748855275285, y: 156.12118976960218 },
    { x: 39.792876577347144, y: 154.8320901482273 },
    { x: 39.61345575258695, y: 153.55433729837873 },
    { x: 39.31521886452622, y: 152.29895295385683 },
    { x: 38.89444275375791, y: 151.0793818569649 },
    { x: 39.675390213834866, y: 150.37339991606063 },
    { x: 40.83497707583494, y: 149.80632727970146 },
    { x: 41.994652584487575, y: 149.2391955455739 },
    { x: 43.154298544256015, y: 148.67209336033054 },
    { x: 44.31385585737191, y: 148.10502072397134 },
    { x: 45.47350181714035, y: 147.53791853872798 },
    { x: 46.633088679140435, y: 146.9708459023688 },
    { x: 47.79249824783541, y: 146.40383236377798 },
    { x: 48.95208510983549, y: 145.8367597274188 },
    { x: 50.111553776298834, y: 145.26974618882798 },
    { x: 51.27114063829892, y: 144.70267355246878 },
    { x: 52.43078659806736, y: 144.13554181834124 },
    { x: 53.59046210671998, y: 143.56843963309788 },
    { x: 54.749989870951694, y: 143.00136699673868 },
    { x: 55.90957673295178, y: 142.4342943603795 },
    { x: 57.0690749482993, y: 141.86728082178868 },
    { x: 58.228602712531014, y: 141.3002081854295 },
    { x: 59.38821912341527, y: 140.7331355490703 },
    { x: 60.547776436531166, y: 140.1660629127111 },
    { x: 61.70736329853125, y: 139.59899027635194 },
    { x: 62.866950160531324, y: 139.03191763999274 },
    { x: 64.02656657141559, y: 138.46481545474938 },
    { x: 65.18615343341565, y: 137.8977428183902 },
    { x: 66.34568119764738, y: 137.330670182031 },
    { x: 67.50526805964746, y: 136.76359754567181 },
    { x: 68.66488447053172, y: 136.19652490931264 },
    { x: 69.8244713325318, y: 135.6294227240693 },
    { x: 70.98393999899514, y: 135.06240918547846 },
    { x: 72.14355640987941, y: 134.4953070002351 },
    { x: 73.30317282076366, y: 133.9282343638759 },
    { x: 74.31941804559119, y: 133.4312516807992 },
    { x: 73.1596834391702, y: 133.9984720615793 },
    { x: 72.0001261260543, y: 134.56560379570683 },
    { x: 70.84059836182259, y: 135.13270598095022 },
    { x: 69.68110014647506, y: 135.69980816619358 },
    { x: 68.52154283335916, y: 136.26693990032115 },
    { x: 67.36201506912745, y: 136.8340420855645 },
    { x: 66.20248730489574, y: 137.40117381969205 },
    { x: 65.04292999177984, y: 137.96830555381962 },
    { x: 63.88337267866395, y: 138.53543728794716 },
    { x: 62.72384491443224, y: 139.10253947319052 },
    { x: 61.564287601316344, y: 139.66967120731806 },
    { x: 60.404730288200454, y: 140.23680294144563 },
    { x: 59.245202523968736, y: 140.803905126689 },
    { x: 58.08567475973703, y: 141.37103686081656 },
    { x: 56.926206093273684, y: 141.93810949717573 },
    { x: 55.76658968238942, y: 142.5052707801875 },
    { x: 54.60700282038934, y: 143.07240251431503 },
    { x: 53.447475056157636, y: 143.63953424844257 },
    { x: 52.287858645273374, y: 144.2066955314543 },
    { x: 51.12827178327329, y: 144.77382726558187 },
    { x: 49.968773567925766, y: 145.34092945082523 },
    { x: 48.80921625480987, y: 145.90806118495277 },
    { x: 47.64959984392561, y: 146.4752224679645 },
    { x: 46.489983433041346, y: 147.04235420209207 },
    { x: 45.330514766578005, y: 147.60945638733543 },
    { x: 44.1709574534621, y: 148.176588121463 },
    { x: 43.01131149369366, y: 148.7437494044747 },
    { x: 41.851842827230314, y: 149.31085158971808 },
    { x: 40.692285514114424, y: 149.87795377496144 },
    { x: 39.53275774988271, y: 150.445085509089 },
    { x: 38.578181046345456, y: 150.39975752075202 },
    { x: 37.925889428002016, y: 149.2862964669619 },
    { x: 37.189915369651835, y: 148.22637799131164 },
    { x: 36.366210674161835, y: 147.23323999391533 },
    { x: 35.43116578306965, y: 146.3449414376009 },
    { x: 34.40218498915918, y: 145.56629879049024 },
    { x: 33.31298356928341, y: 144.87390933631025 },
    { x: 32.28556886623464, y: 144.2184855362434 },
    { x: 32.72173994566239, y: 143.00364226082078 },
    { x: 33.15788147620596, y: 141.78888763205074 },
    { x: 33.59405255563371, y: 140.57401480774396 },
    { x: 34.03025318394564, y: 139.35914198343715 },
    { x: 34.46642426337339, y: 138.1442396102462 },
    { x: 34.90262489168532, y: 136.9293963348236 },
    { x: 35.33882551999725, y: 135.71446441274844 },
    { x: 35.774996599425, y: 134.49962113732585 },
    { x: 36.21119722773693, y: 133.2846596663665 },
    { x: 36.64739785604887, y: 132.06975729317554 },
    { x: 37.08356893547661, y: 130.8549435666371 },
    { x: 37.519740014904365, y: 129.64007074233032 },
    { x: 37.95591109433211, y: 128.42519791802354 },
    { x: 38.392111722644046, y: 127.21032509371675 },
    { x: 38.82825325318761, y: 125.99554091606251 },
    { x: 39.26442433261536, y: 124.78069764063991 },
    { x: 39.70065450981148, y: 123.56570662079639 },
    { x: 40.13682558923923, y: 122.3508633453738 },
    { x: 40.572996668666974, y: 121.13602006995119 },
    { x: 41.009167748094725, y: 119.92120634341276 },
    { x: 41.445368376406655, y: 118.70624487245344 },
    { x: 41.88156900471859, y: 117.49137204814664 },
    { x: 42.31774008414634, y: 116.27652877272405 },
    { x: 42.75394071245827, y: 115.0615968506489 },
    { x: 43.19008224300183, y: 113.84681267299466 },
    { x: 43.6262237735454, y: 112.6320580442246 },
    { x: 44.062424401857335, y: 111.41718521991781 },
    { x: 44.49856593240089, y: 110.20240104226359 },
    { x: 44.93473701182865, y: 108.98758731572516 },
    { x: 45.370908091256396, y: 107.77274404030256 },
    { x: 45.35173086542152, y: 107.82610932513735 },
    { x: 44.91555978599377, y: 109.04101169832833 },
    { x: 44.47938870656602, y: 110.25582542486674 },
    { x: 44.04318807825408, y: 111.47069824917354 },
    { x: 43.60698744994216, y: 112.68565972013288 },
    { x: 43.17075727274604, y: 113.9006211910922 },
    { x: 42.73458619331829, y: 115.115494015399 },
    { x: 42.29838556500636, y: 116.33045548635833 },
    { x: 41.862184936694426, y: 117.54532831066511 },
    { x: 41.42604340615086, y: 118.76011248831935 },
    { x: 40.989901875607295, y: 119.97489666597359 },
    { x: 40.55370124729536, y: 121.18976949028038 },
    { x: 40.1175597167518, y: 122.40458321681879 },
    { x: 39.68135908843986, y: 123.61942649224139 },
    { x: 39.24518800901212, y: 124.834269767664 },
    { x: 38.80901692958437, y: 126.04914259197079 },
    { x: 38.37281630127244, y: 127.26410406293012 },
    { x: 37.93661567296051, y: 128.4789768872369 },
    { x: 37.500444593532755, y: 129.6938497115437 },
    { x: 37.064273514105004, y: 130.9086929869663 },
    { x: 36.62804333690889, y: 132.12365445792562 },
    { x: 36.19184270859696, y: 133.3385568311166 },
    { x: 35.75567162916921, y: 134.55345920430756 },
    { x: 35.31950054974146, y: 135.7682433819618 },
    { x: 34.88327037254535, y: 136.98323440180533 },
    { x: 34.447099293117596, y: 138.1981367749963 },
    { x: 34.010928213689844, y: 139.41292095265052 },
    { x: 33.574786683146286, y: 140.62773467918893 },
    { x: 33.138615603718534, y: 141.84257795461156 },
    { x: 32.702414975406604, y: 143.05748032780252 },
    { x: 32.26618479821048, y: 144.27247134764605 },
    { x: 31.115048917086796, y: 143.76804234575516 },
    { x: 29.904431132102385, y: 143.32073133699035 },
    { x: 28.665919200449064, y: 142.95725051265322 },
    { x: 27.406693500983344, y: 142.67488137539885 },
    { x: 26.12957595214471, y: 142.49324438432492 },
    { x: 24.840106969717514, y: 142.50547762237676 },
    { x: 23.565397654939815, y: 142.70298236425705 },
    { x: 22.326073128971455, y: 143.0610261939045 },
    { x: 21.137631781566515, y: 143.5629435406398 },
    { x: 20.307588850419222, y: 143.23684205479435 },
    { x: 19.747474976285176, y: 142.0738570711132 },
    { x: 19.187390651035308, y: 140.91096073408463 },
    { x: 18.62726200245917, y: 139.74794620151928 },
    { x: 18.06723677497767, y: 138.58513851114324 },
    { x: 17.50712290084362, y: 137.42215352746211 },
    { x: 16.94699425226748, y: 136.25916854378096 },
    { x: 16.38695425034389, y: 135.09633130452073 },
    { x: 15.826840376209839, y: 133.93334632083958 },
    { x: 15.266741276517882, y: 132.77039088604263 },
    { x: 14.706642176825927, y: 131.60743545124566 },
    { x: 14.146528302691877, y: 130.44448001644872 },
    { x: 13.586443977442011, y: 129.28155413053594 },
    { x: 13.026374426634238, y: 128.11865779350737 },
    { x: 12.466275326942279, y: 126.95573190759457 },
    { x: 11.90614667836614, y: 125.79271737502924 },
    { x: 11.34601802979, y: 124.62970284246393 },
    { x: 10.78590415565595, y: 123.46674740766696 },
    { x: 10.225790281521903, y: 122.30373287510163 },
    { x: 9.665691181829944, y: 121.14080698918886 },
    { x: 9.10562163102217, y: 119.97791065216026 },
    { x: 8.545522531330212, y: 118.81498476624749 },
    { x: 7.985423431638256, y: 117.65202933145054 },
    { x: 7.425353880830481, y: 116.48913299442194 },
    { x: 6.865254781138525, y: 115.32620710850915 },
    { x: 6.305200004772842, y: 114.16334032036475 },
    { x: 5.745071356196701, y: 113.00029623891525 },
    { x: 5.184987030946836, y: 111.83739990188666 },
    { x: 4.624932254581153, y: 110.67453311374224 },
    { x: 4.064818380447105, y: 109.51157767894529 },
    { x: 3.677417734363675, y: 108.70728660036363 },
    { x: 4.237265668540075, y: 109.87033068181314 },
    { x: 4.797039730506018, y: 111.0332565677259 },
    { x: 5.356902439124509, y: 112.19635974694378 },
    { x: 5.916765147743001, y: 113.35943337727747 },
    { x: 6.476642630803585, y: 114.52253655649535 },
    { x: 7.03653488830626, y: 115.6856988334816 },
    { x: 7.596412371366843, y: 116.84883156158365 },
    { x: 8.156275079985335, y: 118.01190519191734 },
    { x: 8.716108239719643, y: 119.17491972448266 },
    { x: 9.275882301685586, y: 120.33784561039545 },
    { x: 9.835715461419896, y: 121.50088969184495 },
    { x: 10.395578170038387, y: 122.66399287106283 },
    { x: 10.95545565309897, y: 123.8270960502807 },
    { x: 11.51530358727537, y: 124.9901401317302 },
    { x: 12.075033325915038, y: 126.15294782210626 },
    { x: 12.634881260091438, y: 127.31599190355576 },
    { x: 13.19474396870993, y: 128.47909508277363 },
    { x: 13.75459190288633, y: 129.6421687131073 },
    { x: 14.314439837062732, y: 130.80521279455684 },
    { x: 14.874287771239132, y: 131.96828642489052 },
    { x: 15.43410615653135, y: 133.13130095745586 },
    { x: 15.993983639591931, y: 134.29440413667373 },
    { x: 16.553816799326242, y: 135.45741866923905 },
    { x: 17.11366473350264, y: 136.62049229957273 },
    { x: 17.67349789323695, y: 137.78353638102226 },
    { x: 18.233316278529166, y: 138.9465213647034 },
    { x: 18.79317898714766, y: 140.1095949950371 },
    { x: 19.352997372439877, y: 141.2726095276024 },
    { x: 19.91287485550046, y: 142.43571270682028 },
    { x: 20.472737564118948, y: 143.59881588603815 },
    { x: 19.65955227139816, y: 144.33830626160614 },
    { x: 18.679002098663897, y: 145.1759580304306 },
    { x: 17.80918636940606, y: 146.1288799964536 },
    { x: 17.03129721884206, y: 147.15848131693193 },
    { x: 16.333101408920065, y: 148.24378228409552 },
    { x: 15.711023524653912, y: 149.374558984017 },
    { x: 15.160926722257956, y: 150.54206494697814 },
    { x: 14.680151602155714, y: 151.7398585162271 },
    { x: 14.270072187461702, y: 152.96356645690463 },
    { x: 13.974539022303745, y: 154.21821207932197 },
    { x: 13.853802281531319, y: 155.50305666137447 },
    { x: 13.827592421260848, y: 156.7933677870009 },
    { x: 13.89091568006538, y: 158.08234921283906 },
    { x: 14.046446231963484, y: 159.36344108660032 },
    { x: 14.299325582803041, y: 160.6289016006287 },
    { x: 14.655714674936235, y: 161.86912736756466 },
    { x: 15.121183473031595, y: 163.07259432257675 },
    { x: 15.699381264285744, y: 164.22609411443509 },
    { x: 16.391224064108357, y: 165.31520688765832 },
    { x: 17.193195555281637, y: 166.32589692225937 },
    { x: 18.0973766368445, y: 167.2463446645651 },
    { x: 19.092051176218316, y: 168.068099133699 },
    { x: 20.163272100068628, y: 168.78734852360154 },
    { x: 21.29645703405105, y: 169.40462471418792 },
    { x: 22.478220333630592, y: 169.92297124052902 },
    { x: 23.70423308727443, y: 170.32459967434667 },
    { x: 24.967477434989064, y: 170.58634369044117 },
    { x: 26.253045964704082, y: 170.69204004916435 },
    { x: 27.541495510626955, y: 170.63223310757763 },
    { x: 28.811654297240448, y: 170.40730700117535 },
    { x: 30.04437464759387, y: 170.0269833128538 },
    { x: 31.225532195047663, y: 169.50795716217644 },
    { x: 32.34688280091472, y: 168.86973081270418 },
    { x: 33.405205636819076, y: 168.1312746480826 },
    { x: 34.40029386057146, y: 167.30960882560126 },
    { x: 35.33412724741213, y: 166.41882816301546 },
    { x: 36.209069708075745, y: 165.47010213854648 },
    { x: 37.027396506644415, y: 164.47208857525996 },
    { x: 37.790378245138, y: 163.4311404832553 },
    { x: 38.49636018604226, y: 162.35071508198192 },
    { x: 39.097798174706476, y: 161.21284664985652 },
    { x: 39.43388718340583, y: 159.96709524157828 },
    { x: 39.669775925840064, y: 158.6983548014056 },
    { x: 39.81087184781469, y: 157.4155786412459 },
    { x: 39.85339269215427, y: 156.12571074888223 },
    { x: 39.79036492219158, y: 154.83687706746497 },
    { x: 39.61398763250224, y: 153.55868098435366 },
    { x: 39.31710999311395, y: 152.3029716021057 },
    { x: 38.89441320487373, y: 151.0839619340133 },
    { x: 38.34468576353006, y: 149.91678100877814 },
    { x: 37.6715326329533, y: 148.81620326849185 },
    { x: 36.88334569625147, y: 147.79478698893226 },
    { x: 35.99291962027587, y: 146.86098315097576 },
    { x: 35.015294787075746, y: 146.01892859840802 },
    { x: 33.96557067646868, y: 145.26838694015555 },
    { x: 32.85804894839935, y: 144.60601915230563 },
    { x: 31.70499238980375, y: 144.02638824016861 },
    { x: 30.516299876883252, y: 143.52370262244455 },
    { x: 29.29622644896023, y: 143.10304470721297 },
    { x: 28.046929174580054, y: 142.78007540309093 },
    { x: 26.77343136405386, y: 142.57305592050366 },
    { x: 25.485262532530726, y: 142.50145897412784 },
    { x: 24.197935844206807, y: 142.58413675207234 },
    { x: 22.93259352571517, y: 142.8342089589145 },
    { x: 21.713598632064834, y: 143.25560559625066 },
    { x: 20.564073165129123, y: 143.84052575865647 },
    { x: 19.501258898828922, y: 144.57144695781133 },
    { x: 18.534641024987025, y: 145.42582339508348 },
    { x: 17.666686875432728, y: 146.3804591963891 },
    { x: 16.895579193788766, y: 147.41505427829438 },
    { x: 16.21817102388963, y: 148.51341585226692 },
    { x: 15.632526913821323, y: 149.66328113137072 },
    { x: 15.145723821345717, y: 150.85820845885388 },
    { x: 14.09415290547721, y: 150.7023085459035 },
    { x: 12.893818132188542, y: 150.22769436815344 },
    { x: 11.693439035573602, y: 149.753021092635 },
    { x: 10.493045164516568, y: 149.27837736600077 },
    { x: 9.292666067901626, y: 148.80373363936656 },
    { x: 8.092316520170867, y: 148.32908991273231 },
    { x: 6.891996521324292, y: 147.85444618609807 },
    { x: 5.691617424709349, y: 147.37980245946383 },
    { x: 4.491282651420683, y: 146.9051882817138 },
    { x: 3.2908740059215575, y: 146.43051500619538 },
    { x: 2.090480134864524, y: 145.95584173067695 },
    { x: 0.8901305871337652, y: 145.48119800404274 },
    { x: -0.31021896059699355, y: 145.00658382629268 },
    { x: -1.510686703864485, y: 144.53188100189007 },
    { x: -2.711065800479427, y: 144.05723727525586 },
    { x: -3.91145967153646, y: 143.58256399973743 },
    { x: -5.111912640361861, y: 143.107890724219 },
    { x: -6.312276962534711, y: 142.63324699758476 },
    { x: -7.512641284707561, y: 142.15860327095055 },
    { x: -8.713064704648778, y: 141.68392999543212 },
    { x: -9.913429026821628, y: 141.20928626879788 },
    { x: -11.113852446762845, y: 140.73461299327948 },
    { x: -12.314187220051513, y: 140.2599988155294 },
    { x: -13.514551542224362, y: 139.7853550888952 },
    { x: -14.714945413281395, y: 139.31068181337676 },
    { x: -15.91526541212797, y: 138.83606763562673 },
    { x: -17.115644508742914, y: 138.3613943601083 },
    { x: -18.316008830915763, y: 137.88675063347407 },
    { x: -19.516387927530705, y: 137.41210690683982 },
    { x: -20.716840896356107, y: 136.93743363132143 },
    { x: -21.561244585216418, y: 137.40696540099196 },
    { x: -22.070623025207965, y: 138.59273257437832 },
    { x: -22.53519058233574, y: 139.79699734926334 },
    { x: -22.97184921835251, y: 141.01166333138084 },
    { x: -23.388281643145906, y: 142.23339149681814 },
    { x: -23.788949738227576, y: 143.46046801029257 },
    { x: -24.176616324268654, y: 144.69171091643682 },
    { x: -24.55334982316196, y: 145.92623374872542 },
    { x: -24.91956391928606, y: 147.16397740939 },
    { x: -25.256066612363977, y: 148.4100834042784 },
    { x: -25.563227263448017, y: 149.66378346240185 },
    { x: -25.83735226201527, y: 150.92513668152876 },
    { x: -26.073477395522968, y: 152.19408396389073 },
    { x: -26.26535307496637, y: 153.4704480161827 },
    { x: -26.403597529617326, y: 154.75369695848934 },
    { x: -26.473096505216137, y: 156.04244199325407 },
    { x: -26.440430213751643, y: 157.33228033673353 },
    { x: -26.32093452611491, y: 158.61727266320696 },
    { x: -26.17536194818653, y: 159.89978288340905 },
    { x: -25.999605185065047, y: 161.17848129755146 },
    { x: -25.797609012788907, y: 162.45333835675007 },
    { x: -25.571279334387928, y: 163.72405857216307 },
    { x: -25.321591263040155, y: 164.99052374825365 },
    { x: -25.049298295292257, y: 166.25226110287494 },
    { x: -24.754755017754434, y: 167.5089751471851 },
    { x: -24.43799097931087, y: 168.76025219680557 },
    { x: -24.09927211991921, y: 170.00582631177863 },
    { x: -23.73828817629553, y: 171.24510651442074 },
    { x: -23.35514256953448, y: 172.47770866923744 },
    { x: -22.94951026191004, y: 173.70310089631343 },
    { x: -22.521287832327562, y: 174.92081041350178 },
    { x: -22.07007637085058, y: 176.13009849869795 },
    { x: -21.59571335861608, y: 177.3306105652917 },
    { x: -21.097829434571786, y: 178.52148969564175 },
    { x: -20.5760552376654, y: 179.70208581429608 },
    { x: -20.03012482793927, y: 180.8717488458026 },
    { x: -19.459683618783203, y: 182.0296809702884 },
    { x: -18.864436121355368, y: 183.17493662345967 },
    { x: -18.244027749045564, y: 184.30680663209594 },
    { x: -17.598133464127777, y: 185.42437498078758 },
    { x: -16.926546424412727, y: 186.52669610524063 },
    { x: -16.22882339663766, y: 187.61264714785628 },
    { x: -15.504949606360494, y: 188.68131209322473 },
    { x: -14.754732985834032, y: 189.73165673039964 },
    { x: -13.97793714398481, y: 190.76249910401367 },
    { x: -13.17457685525492, y: 191.77283455200458 },
    { x: -12.344725991854817, y: 192.76148111900503 },
    { x: -11.488281132689862, y: 193.7271977518793 },
    { x: -10.605567315486072, y: 194.66897978856528 },
    { x: -9.696776607990637, y: 195.5857043714639 },
    { x: -8.762322694582119, y: 196.4761008985553 },
    { x: -7.802560161870717, y: 197.33919425666144 },
    { x: -6.817976566445455, y: 198.1739206859518 },
    { x: -5.809281081526727, y: 198.97927552436406 },
    { x: -4.777153331450745, y: 199.75434275648854 },
    { x: -3.7233810237105933, y: 200.49974290889315 },
    { x: -2.654878597205132, y: 201.22392696245421 },
    { x: -1.573079172817245, y: 201.9281064214233 },
    { x: -0.4778054572418332, y: 202.61115842820143 },
    { x: 0.6306913840055466, y: 203.27243290733657 },
    { x: 1.752426125366986, y: 203.91107294118737 },
    { x: 2.8872362479794766, y: 204.52610341657586 },
    { x: 4.035062654074654, y: 205.11660831809232 },
    { x: 5.19556553148441, y: 205.68167163032703 },
    { x: 6.368582361345738, y: 206.22025914233365 },
    { x: 7.553788105932623, y: 206.73148438758662 },
    { x: 8.750798629750683, y: 207.21434270402378 },
    { x: 9.959303669515997, y: 207.66788852735127 },
    { x: 11.178830443081631, y: 208.0908512555491 },
    { x: 12.408758423879743, y: 208.48249216651283 },
    { x: 13.648585280879216, y: 208.84142246268578 },
    { x: 14.8976904875122, y: 209.16681477531083 },
    { x: 16.155320547232034, y: 209.45754624678904 },
    { x: 17.420692414607853, y: 209.71246447063723 },
    { x: 18.692919623114168, y: 209.93041704037225 },
    { x: 19.971027059572936, y: 210.11019245174265 },
    { x: 21.25415780634284, y: 210.2505792004969 },
    { x: 22.54107081028819, y: 210.35024758684673 },
    { x: 23.830525018273296, y: 210.4078383621197 },
    { x: 25.12119073050991, y: 210.42148994661235 },
    { x: 26.411516630578415, y: 210.3893703095052 },
    { x: 27.699729785427824, y: 210.30882005122194 },
    { x: 28.983599254302305, y: 210.17629330566038 },
    { x: 30.260229246551916, y: 209.9862348825943 },
    { x: 31.52453735409714, y: 209.72709116830788 },
    { x: 32.78444267789908, y: 209.45417767399212 },
    { x: 34.05214890712537, y: 209.21119719935393 },
    { x: 35.313856712862474, y: 208.93887468272186 },
    { x: 36.56995023060478, y: 208.6417606522601 },
    { x: 37.82048855812065, y: 208.3218939809773 },
    { x: 39.06517620656825, y: 207.98010203763062 },
    { x: 40.303835882642495, y: 207.61703489767203 },
    { x: 41.53620164638571, y: 207.23304714771174 },
    { x: 42.76177116676681, y: 206.82802059221305 },
    { x: 43.98024895494394, y: 206.4020143289443 },
    { x: 45.191132679886, y: 205.95499880902136 },
    { x: 46.3938609127935, y: 205.48641260364465 },
    { x: 47.58796087151952, y: 204.99631481058262 },
    { x: 48.772752931727844, y: 204.48405535438323 },
    { x: 49.94761656685062, y: 203.9494864906255 },
    { x: 51.11178350589908, y: 203.39201724162584 },
    { x: 52.264485477884485, y: 202.81114527635313 },
    { x: 53.40489511404969, y: 202.20645691042878 },
    { x: 54.53203730121665, y: 201.57744981282167 },
    { x: 55.64490737732313, y: 200.9236216525007 },
    { x: 56.74253022919111, y: 200.24438145178223 },
    { x: 57.823605705916506, y: 199.53910868409835 },
    { x: 58.886981401016186, y: 198.8074783117231 },
    { x: 59.93132761470191, y: 198.0488698080886 },
    { x: 60.95525554941706, y: 197.26298768435308 },
    { x: 61.957228663184125, y: 196.44927051171697 },
    { x: 62.93568086514137, y: 195.6073932524543 },
    { x: 63.888986966658756, y: 194.73717861326 },
    { x: 64.81540358356945, y: 193.83841975194477 },
    { x: 65.71315778282248, y: 192.91102802185603 },
    { x: 66.58106760905049, y: 191.95559440067746 },
    { x: 67.42897284068651, y: 190.9824019001048 },
    { x: 68.26086257709525, y: 189.99538052173443 },
    { x: 69.07576170509867, y: 188.99435297226123 },
    { x: 69.87272466040291, y: 187.97899421395923 },
    { x: 70.6504512921039, y: 186.9488314646814 },
    { x: 71.40781874260269, y: 185.90362833335436 },
    { x: 72.14343821434267, y: 184.8430006844837 },
    { x: 72.85586181199886, y: 183.76662348034344 },
    { x: 73.54337570028864, y: 182.6742307809759 },
    { x: 74.20420694616102, y: 181.5654089020025 },
    { x: 74.83619848107062, y: 180.43998055011815 },
    { x: 75.43710458981953, y: 179.29759113871268 },
    { x: 76.00429542171545, y: 178.13815202113352 },
    { x: 76.53478653945588, y: 176.96145635519142 },
    { x: 77.02482523474954, y: 175.76738594534956 },
    { x: 77.47033376157917, y: 174.55597034049222 },
    { x: 77.86605241856016, y: 173.32747548057696 },
    { x: 78.20485992460438, y: 172.0820491100248 },
    { x: 78.47691650127881, y: 170.82040040205604 },
    { x: 78.66555657790416, y: 169.54379995869064 },
    { x: 78.76247691802494, y: 168.25821665453353 },
    { x: 78.93016683576441, y: 166.97836583390793 },
    { x: 79.06337320566215, y: 165.69452591391763 },
    { x: 79.16906956438534, y: 164.40805614323503 },
    { x: 79.25006305593139, y: 163.11981343950146 },
    { x: 79.30762428232022, y: 161.83032968263217 },
    { x: 79.34263971007728, y: 160.53998900812155 },
    { x: 79.35534573027603, y: 159.24926419811658 },
    { x: 79.34606738064251, y: 157.95848029034326 },
    { x: 79.3148637589451, y: 156.66808051806427 },
    { x: 79.26170531629957, y: 155.37836037012153 },
    { x: 79.18623746609576, y: 154.0897926286619 },
    { x: 79.0884011105653, y: 152.80276142917984 },
    { x: 78.96801895640306, y: 151.5175622605171 },
    { x: 78.82447047704123, y: 150.23478610035738 },
    { x: 78.65769657471144, y: 148.95484663307928 },
    { x: 78.46704717396162, y: 147.6781870919455 },
    { x: 78.25234498148673, y: 146.40539845463968 },
    { x: 78.01285127518214, y: 145.13701260107717 },
    { x: 77.7483592128586, y: 143.87362050894163 },
    { x: 77.45833691460079, y: 142.61584270480088 },
    { x: 77.14222295160927, y: 141.36438836187534 },
    { x: 76.79957409062125, y: 140.11996665338538 },
    { x: 76.42988800060563, y: 138.88322765478304 },
    { x: 76.03272144829965, y: 137.65508738147804 },
    { x: 75.60760165155642, y: 136.43631410445906 },
    { x: 75.15402627934478, y: 135.22785338802 },
    { x: 74.6717293917071, y: 134.0306212475706 },
    { x: 74.16029730426483, y: 132.84547460075206 },
    { x: 73.61931633263939, y: 131.6735658540476 },
    { x: 73.04860918352567, y: 130.5158110228669 },
    { x: 72.44790991696604, y: 129.37336251369305 },
    { x: 71.81715943519212, y: 128.24719543970414 },
    { x: 71.15609179824628, y: 127.13855085403583 },
    { x: 70.46494339720196, y: 126.04843341875038 },
    { x: 69.74371423205919, y: 124.97796599144675 },
    { x: 68.99255204723887, y: 123.92824188083969 },
    { x: 68.211781880467, y: 122.90044304229654 },
    { x: 67.40175831835381, y: 121.89548549122698 },
    { x: 66.56301324081458, y: 120.91437388969325 },
    { x: 65.69610807664878, y: 119.95811289975754 },
    { x: 64.80166335242427, y: 119.02750034129284 },
    { x: 63.880476888014, y: 118.12336358305625 },
    { x: 62.933346503290906, y: 117.24647089603656 },
    { x: 61.96118821366466, y: 116.397354160149 },
    { x: 60.964947583429144, y: 115.57663390196151 },
    { x: 59.94565882353075, y: 114.7847533547368 },
    { x: 58.90435614491589, y: 114.02200800731666 },
    { x: 57.84216240518354, y: 113.28863425077459 },
    { x: 56.76020046193264, y: 112.58472073176317 },
    { x: 55.659593172762165, y: 111.91041519470326 },
    { x: 54.54140429750271, y: 111.26562899294234 },
    { x: 53.40687488928996, y: 110.65006663763857 },
    { x: 52.256920963533595, y: 110.06381677544452 },
    { x: 51.092754024485124, y: 109.50631797756068 },
    { x: 49.9153491853226, y: 108.97730430402942 },
    { x: 48.725711108108236, y: 108.47648026600889 },
    { x: 47.52481490602009, y: 108.00319578804708 },
    { x: 46.31360614335202, y: 107.55703718576542 },
    { x: 45.09294173774533, y: 107.13747257924861 },
    { x: 43.8635899601888, y: 106.7438814419288 },
    { x: 42.62643727720789, y: 106.37567279612236 },
    { x: 41.38219286202304, y: 106.03225566414557 },
    { x: 40.13144769231789, y: 105.71315726385153 },
    { x: 38.874970039081205, y: 105.41749112871476 },
    { x: 37.61332133111246, y: 105.14484357435666 },
    { x: 36.34706299721114, y: 104.89441678090431 },
    { x: 35.07652007510327, y: 104.66671307938881 },
    { x: 33.80201760251485, y: 104.46226434972547 },
    { x: 32.52391016605608, y: 104.28204570509233 },
    { x: 31.2424932545688, y: 104.12676631870978 },
    { x: 29.958180552431568, y: 103.99748995040842 },
    { x: 28.67150393955968, y: 103.89495532229282 },
    { x: 27.382877100331708, y: 103.81996025423594 },
    { x: 26.092950110199673, y: 103.77347985941581 },
    { x: 24.80228439796306, y: 103.75631195770539 },
    { x: 23.511589136842264, y: 103.76931346674598 },
    { x: 22.22157350005768, y: 103.81325265752636 },
    { x: 20.933005758598075, y: 103.88910464322456 },
    { x: 19.646801927873117, y: 103.99740130375586 },
    { x: 18.363818925524132, y: 104.13891091010905 },
    { x: 17.084987541402878, y: 104.31422443996779 },
    { x: 15.811415858666226, y: 104.52402151766829 },
    { x: 14.544034667165949, y: 104.76862718093656 },
    { x: 13.28399637338519, y: 105.04854376080372 },
    { x: 12.032409060480818, y: 105.36412584387996 },
    { x: 10.7903808116097, y: 105.71543252793363 },
    { x: 9.55906403325498, y: 106.10261155738569 },
    { x: 8.339596357457712, y: 106.52560383446774 },
    { x: 7.1331006418168545, y: 106.98432071252726 },
    { x: 5.9406701950471845, y: 107.47846670272239 },
    { x: 4.763398325863481, y: 108.00765766955875 },
    { x: 3.602260147443786, y: 108.57145037977361 },
    { x: 2.4582898707345127, y: 109.16925385568328 },
    { x: 1.3323296389348804, y: 109.80038847295157 },
    { x: 0.2252511441282928, y: 110.46402686282136 },
    { x: -0.8622216660227627, y: 111.1593121076513 },
    { x: -1.9294534905083478, y: 111.88535774091594 },
    { x: -2.975823802760616, y: 112.64110000278465 },
    { x: -4.000785948422179, y: 113.42565242673196 },
    { x: -5.003955791998655, y: 114.23789215515889 },
    { x: -5.985052619090304, y: 115.07663723269812 },
    { x: -6.943633196434379, y: 115.94103074170835 },
    { x: -7.879771396241337, y: 116.82974298240133 },
    { x: -8.793038759690523, y: 117.74185793936738 },
    { x: -9.683627354529127, y: 118.67619365723915 },
    { x: -10.5514485341046, y: 119.63168637618608 },
    { x: -11.396457975090668, y: 120.60742008079848 },
    { x: -12.218803421908245, y: 121.60233101124578 },
    { x: -13.018617844536154, y: 122.61544405434988 },
    { x: -13.796063761837408, y: 123.64581364581696 },
    { x: -14.551303692675008, y: 124.69261241688989 },
    { x: -15.284514930354058, y: 125.75492435215898 },
    { x: -15.995800895969197, y: 126.83204027840384 },
    { x: -16.685516176130623, y: 127.92310327798315 },
    { x: -17.35388238746971, y: 129.02734507990814 },
    { x: -18.000884755544366, y: 130.1442929020319 },
    { x: -18.626981288059426, y: 131.27306027782893 },
    { x: -19.232127661688626, y: 132.4131744251523 },
    { x: -19.816663688600062, y: 133.56404436631837 },
    { x: -20.380426849930732, y: 134.72519731918013 },
    { x: -20.92375695784874, y: 135.89607185493819 },
    { x: -21.446506267933174, y: 137.0762838380981 },
    { x: -21.94858613353148, y: 138.2653900353972 },
    { x: -22.429967005759476, y: 139.46306540910936 },
    { x: -22.890117004701867, y: 140.669044019277 },
    { x: -23.328637220422177, y: 141.8830599259425 },
    { x: -23.744582088626547, y: 143.10499493356906 },
    { x: -24.13656281175837, y: 144.33481949327253 },
    { x: -24.501624501399323, y: 145.5728881916631 },
    { x: -24.83270497422963, y: 146.82047163076064 },
    { x: -25.164657139143348, y: 146.03491454475113 },
    { x: -25.50396697621867, y: 144.7895472719673 },
    { x: -25.843276813293993, y: 143.5441209014151 },
    { x: -26.182586650369316, y: 142.29869453086295 },
    { x: -26.52189648744464, y: 141.05326816031075 },
    { x: -26.86119155007787, y: 139.80790088752693 },
    { x: -27.200501387153192, y: 138.56247451697476 },
    { x: -27.539811224228515, y: 137.3170481464226 },
    { x: -27.879121061303838, y: 136.07165132475458 },
    { x: -28.21843089837916, y: 134.82625450308657 },
    { x: -28.557740735454484, y: 133.58082813253438 },
    { x: -28.897050572529807, y: 132.3354313108664 },
    { x: -29.23636040960513, y: 131.0900344891984 },
    { x: -29.575670246680453, y: 129.84460811864622 },
    { x: -29.914980083755776, y: 128.59918174809403 },
    { x: -30.2542899208311, y: 127.35378492642604 },
    { x: -30.59359975790642, y: 126.10838810475803 },
    { x: -30.93289482053965, y: 124.86296173420584 },
    { x: -31.272219432057067, y: 123.61756491253784 },
    { x: -31.611514494690297, y: 122.37216809086985 },
    { x: -31.95082433176562, y: 121.12674172031767 },
    { x: -32.29013416884094, y: 119.88131534976549 },
    { x: -32.62944400591626, y: 118.63591852809749 },
    { x: -32.96875384299159, y: 117.3905217064295 },
    { x: -33.30806368006691, y: 116.14509533587731 },
    { x: -33.647373517142235, y: 114.8996985142093 },
    { x: -33.986683354217554, y: 113.65427214365712 },
    { x: -34.32597841685079, y: 112.40887532198913 },
    { x: -34.665288253926114, y: 111.16347850032113 },
    { x: -35.004598091001434, y: 109.91805212976895 },
    { x: -35.34390792807676, y: 108.67265530810096 },
    { x: -35.68321776515208, y: 107.42722893754878 },
    { x: -36.022527602227406, y: 106.18183211588078 },
    { x: -36.361837439302725, y: 104.93643529421279 },
    { x: -36.70114727637805, y: 103.69100892366059 },
    { x: -37.04045711345337, y: 102.44558255310841 },
    { x: -37.3797669505287, y: 101.20018573144041 },
    { x: -37.71907678760402, y: 99.9547889097724 },
    { x: -38.05838662467934, y: 98.70936253922024 },
    { x: -38.39769646175466, y: 97.46396571755223 },
    { x: -38.736991524387896, y: 96.21853934700003 },
    { x: -39.076301361463216, y: 94.97314252533204 },
    { x: -39.41561119853854, y: 93.72771615477986 },
    { x: -39.75492103561386, y: 92.48231933311186 },
    { x: -40.09423087268919, y: 91.23692251144386 },
    { x: -40.43354070976451, y: 89.99149614089168 },
    { x: -40.772850546839834, y: 88.74609931922369 },
    { x: -41.11216038391515, y: 87.50067294867151 },
    { x: -41.45147022099048, y: 86.25527612700351 },
    { x: -41.79076528362371, y: 85.00984975645132 },
    { x: -42.130075120699026, y: 83.76445293478332 },
    { x: -42.46938495777435, y: 82.51905611311533 },
    { x: -42.80869479484968, y: 81.27362974256314 },
    { x: -43.148004631925005, y: 80.02823292089515 },
    { x: -43.48731446900032, y: 78.78280655034297 },
    { x: -43.826624306075644, y: 77.53740972867497 },
    { x: -44.16593414315097, y: 76.29198335812278 },
    { x: -44.5052439802263, y: 75.04658653645478 },
    { x: -44.84455381730161, y: 73.80118971478679 },
    { x: -45.183863654376935, y: 72.55576334423459 },
    { x: -45.52317349145226, y: 71.3103665225666 },
    { x: -45.86248332852759, y: 70.06494015201442 },
    { x: -46.201778391160815, y: 68.81954333034642 },
    { x: -46.54108822823614, y: 67.57411695979424 },
    { x: -46.88039806531146, y: 66.32872013812624 },
    { x: -47.21970790238678, y: 65.08332331645823 },
    { x: -47.55901773946211, y: 63.83789694590605 },
    { x: -47.89832757653743, y: 62.59250012423806 },
    { x: -48.23763741361275, y: 61.347073753685876 },
    { x: -48.57694725068807, y: 60.10167693201788 },
    { x: -48.916242313321305, y: 58.85628011034988 },
    { x: -49.25555215039663, y: 57.61085373979769 },
    { x: -49.59486198747195, y: 56.365456918129695 },
    { x: -49.93417182454727, y: 55.12003054757752 },
    { x: -50.2734816616226, y: 53.87463372590951 },
    { x: -50.61279149869792, y: 52.62920735535733 },
    { x: -50.95210133577324, y: 51.383810533689335 },
    { x: -51.29141117284856, y: 50.13839893757925 },
    { x: -51.63072100992389, y: 48.89298734146915 },
    { x: -51.970030846999215, y: 47.64757574535906 },
    { x: -52.309340684074535, y: 46.402164149248975 },
    { x: -52.648650521149854, y: 45.15676732758097 },
    { x: -52.98796035822518, y: 43.91134095702879 },
    { x: -53.32725542085841, y: 42.66594413536079 },
    { x: -53.66656525793373, y: 41.4205325392507 },
    { x: -54.00587509500906, y: 40.17512094314061 },
    { x: -54.345184932084386, y: 38.92970934703052 },
    { x: -54.6844947691597, y: 37.68429775092043 },
    { x: -55.023804606235025, y: 36.43890092925243 },
    { x: -55.36311444331035, y: 35.193474558700245 },
    { x: -55.70242428038568, y: 33.94807773703225 },
    { x: -56.04173411746099, y: 32.702666140922155 },
    { x: -56.38104395453632, y: 31.45725454481207 },
    { x: -56.72033901716955, y: 30.211842948701978 },
    { x: -57.05964885424487, y: 28.966431352591883 },
    { x: -57.398958691320196, y: 27.721019756481798 },
    { x: -57.738268528395515, y: 26.475608160371703 },
    { x: -58.07757836547084, y: 25.230211338703707 },
    { x: -58.41688820254616, y: 23.98479974259362 },
    { x: -58.75619803962148, y: 22.739388146483524 },
    { x: -59.09550787669681, y: 21.493976550373432 },
    { x: -59.434817713772134, y: 20.248564954263344 },
    { x: -59.77412755084745, y: 19.003153358153256 },
    { x: -60.11343738792277, y: 17.757756536485253 },
    { x: -60.4527472249981, y: 16.512344940375165 },
    { x: -60.792042287631325, y: 15.266933344265073 },
    { x: -61.13135212470665, y: 14.021521748154983 },
    { x: -61.47066196178198, y: 12.776110152044893 },
    { x: -61.809971798857305, y: 11.530698555934803 },
    { x: -62.14928163593262, y: 10.28528695982471 },
    { x: -62.48859147300794, y: 9.039875363714621 },
    { x: -62.82790131008327, y: 7.794478542046622 },
    { x: -63.167211147158596, y: 6.54906694593653 },
    { x: -63.50652098423391, y: 5.30365534982644 },
    { x: -63.845830821309235, y: 4.05824375371635 },
    { x: -64.18514065838455, y: 2.8128321576062585 },
    { x: -64.52443572101778, y: 1.5674205614961683 },
    { x: -64.86374555809311, y: 0.32200896538607776 },
    { x: -65.62684549212344, y: -0.6618063590504228 },
    { x: -66.588085469044, y: -1.5233188518527894 },
    { x: -67.54932544596456, y: -2.384831344655156 },
    { x: -68.51055064844303, y: -3.2463438374575224 },
    { x: -69.4717906253636, y: -4.107841555817798 },
    { x: -70.43303060228415, y: -4.969354048620164 },
    { x: -71.39425580476262, y: -5.830866541422531 },
    { x: -72.35549578168317, y: -6.692379034224897 },
    { x: -73.31673575860373, y: -7.553891527027265 },
    { x: -74.2779609610822, y: -8.41540401982963 }
];
// ── fourier.js
class Complex {
    constructor(a, b) {
        this.re = a;
        this.im = b;
    }

    add(c) {
        this.re += c.re;
        this.im += c.im;
    }

    mult(c) {
        const re = this.re * c.re - this.im * c.im;
        const im = this.re * c.im + this.im * c.re;
        return new Complex(re, im);
    }
}



function dft(x) {
    const X = [];
    const Values = [];
    const N = x.length;
    for (let k = 0; k < N; k++) {
        let sum = new Complex(0, 0);
        for (let n = 0; n < N; n++) {
            const phi = (TWO_PI * k * n) / N;
            const c = new Complex(cos(phi), -sin(phi));
            sum.add(x[n].mult(c));
        }
        sum.re = sum.re / N;
        sum.im = sum.im / N;

        let freq = k;
        let amp = sqrt(sum.re * sum.re + sum.im * sum.im);
        let phase = atan2(sum.im, sum.re);
        X[k] = { re: sum.re, im: sum.im, freq, amp, phase };
        Values[k] = { phase };
        console.log(Values[k]);

    }
    return X;
}
